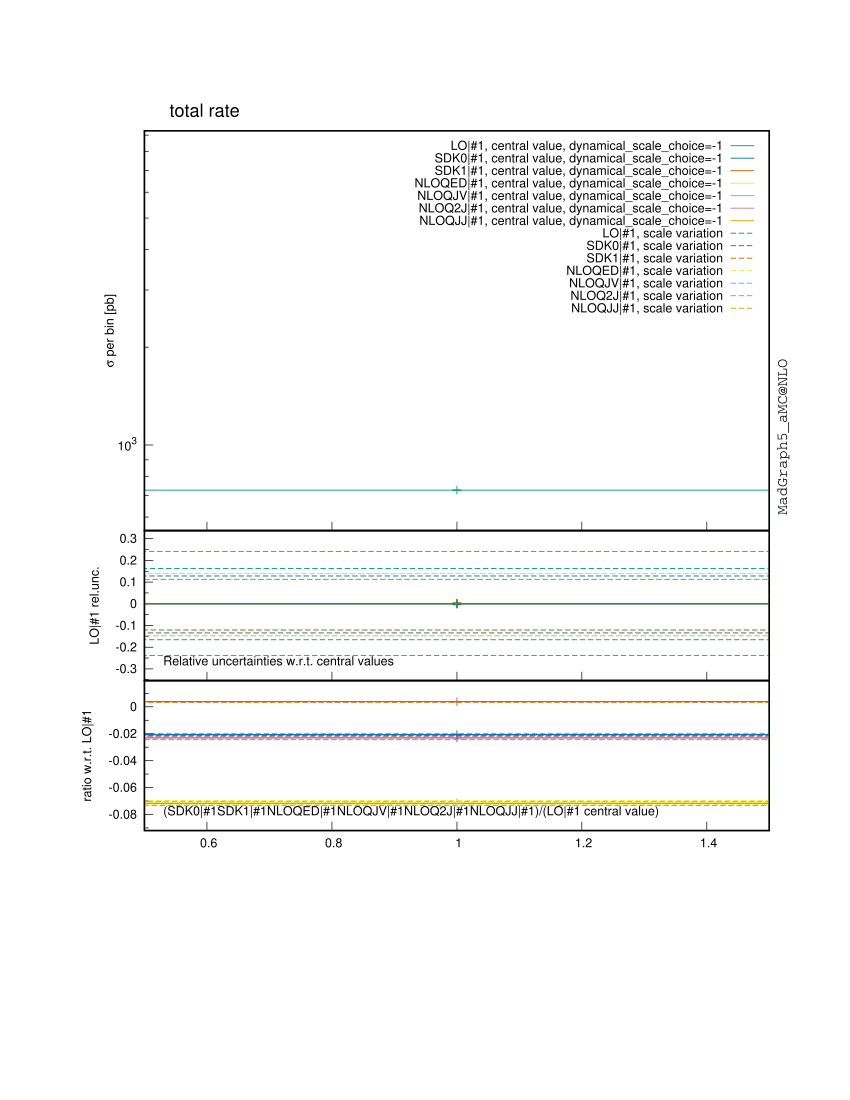

This figure's gnuplot source:

################################################################################
#
# This gnuplot file was generated by MadGraph5_aMC@NLO project, a program which 
# automatically generates Feynman diagrams and matrix elements for arbitrary
# high-energy processes in the Standard Model and beyond. It also perform the
# integration and/or generate events for these processes, at LO and NLO accuracy.
#
# For more information, visit madgraph.phys.ucl.ac.be and amcatnlo.web.cern.ch
#
################################################################################
# /home/marcozaro/MadGraph/3.0.4-sudakov/pp_ww_qedsdk/bin/internal/histograms.py /home/marcozaro/MadGraph/3.0.4-sudakov/pp_ww_qedsdk/SubProcesses/P0_uxu_wpwm/all_G1_135/MADatNLO.HwU /home/marcozaro/MadGraph/3.0.4-sudakov/pp_ww_qedsdk/SubProcesses/P0_uux_wpwm/all_G1_77/MADatNLO.HwU /home/marcozaro/MadGraph/3.0.4-sudakov/pp_ww_qedsdk/SubProcesses/P0_uux_wpwm/all_G1_86/MADatNLO.HwU /home/marcozaro/MadGraph/3.0.4-sudakov/pp_ww_qedsdk/SubProcesses/P0_dxd_wpwm/all_G1_250/MADatNLO.HwU /home/marcozaro/MadGraph/3.0.4-sudakov/pp_ww_qedsdk/SubProcesses/P0_uux_wpwm/all_G1_154/MADatNLO.HwU /home/marcozaro/MadGraph/3.0.4-sudakov/pp_ww_qedsdk/SubProcesses/P0_uxu_wpwm/all_G1_71/MADatNLO.HwU /home/marcozaro/MadGraph/3.0.4-sudakov/pp_ww_qedsdk/SubProcesses/P0_ddx_wpwm/all_G1_86/MADatNLO.HwU /home/marcozaro/MadGraph/3.0.4-sudakov/pp_ww_qedsdk/SubProcesses/P0_ddx_wpwm/all_G1_16/MADatNLO.HwU /home/marcozaro/MadGraph/3.0.4-sudakov/pp_ww_qedsdk/SubProcesses/P0_ddx_wpwm/all_G1_49/MADatNLO.HwU /home/marcozaro/MadGraph/3.0.4-sudakov/pp_ww_qedsdk/SubProcesses/P0_uux_wpwm/all_G1_128/MADatNLO.HwU /home/marcozaro/MadGraph/3.0.4-sudakov/pp_ww_qedsdk/SubProcesses/P0_ddx_wpwm/all_G1_34/MADatNLO.HwU /home/marcozaro/MadGraph/3.0.4-sudakov/pp_ww_qedsdk/SubProcesses/P0_uxu_wpwm/all_G1_115/MADatNLO.HwU /home/marcozaro/MadGraph/3.0.4-sudakov/pp_ww_qedsdk/SubProcesses/P0_uxu_wpwm/all_G1_1/MADatNLO.HwU /home/marcozaro/MadGraph/3.0.4-sudakov/pp_ww_qedsdk/SubProcesses/P0_uxu_wpwm/all_G1_81/MADatNLO.HwU /home/marcozaro/MadGraph/3.0.4-sudakov/pp_ww_qedsdk/SubProcesses/P0_uxu_wpwm/all_G1_148/MADatNLO.HwU /home/marcozaro/MadGraph/3.0.4-sudakov/pp_ww_qedsdk/SubProcesses/P0_uxu_wpwm/all_G1_60/MADatNLO.HwU /home/marcozaro/MadGraph/3.0.4-sudakov/pp_ww_qedsdk/SubProcesses/P0_uxu_wpwm/all_G1_82/MADatNLO.HwU /home/marcozaro/MadGraph/3.0.4-sudakov/pp_ww_qedsdk/SubProcesses/P0_ddx_wpwm/all_G1_123/MADatNLO.HwU /home/marcozaro/MadGraph/3.0.4-sudakov/pp_ww_qedsdk/SubProcesses/P0_uux_wpwm/all_G1_39/MADatNLO.HwU /home/marcozaro/MadGraph/3.0.4-sudakov/pp_ww_qedsdk/SubProcesses/P0_ddx_wpwm/all_G1_52/MADatNLO.HwU /home/marcozaro/MadGraph/3.0.4-sudakov/pp_ww_qedsdk/SubProcesses/P0_uxu_wpwm/all_G1_93/MADatNLO.HwU /home/marcozaro/MadGraph/3.0.4-sudakov/pp_ww_qedsdk/SubProcesses/P0_uxu_wpwm/all_G1_154/MADatNLO.HwU /home/marcozaro/MadGraph/3.0.4-sudakov/pp_ww_qedsdk/SubProcesses/P0_ddx_wpwm/all_G1_85/MADatNLO.HwU /home/marcozaro/MadGraph/3.0.4-sudakov/pp_ww_qedsdk/SubProcesses/P0_ddx_wpwm/all_G1_93/MADatNLO.HwU /home/marcozaro/MadGraph/3.0.4-sudakov/pp_ww_qedsdk/SubProcesses/P0_ddx_wpwm/all_G1_63/MADatNLO.HwU /home/marcozaro/MadGraph/3.0.4-sudakov/pp_ww_qedsdk/SubProcesses/P0_ddx_wpwm/all_G1_88/MADatNLO.HwU /home/marcozaro/MadGraph/3.0.4-sudakov/pp_ww_qedsdk/SubProcesses/P0_uxu_wpwm/all_G1_86/MADatNLO.HwU /home/marcozaro/MadGraph/3.0.4-sudakov/pp_ww_qedsdk/SubProcesses/P0_ddx_wpwm/all_G1_31/MADatNLO.HwU /home/marcozaro/MadGraph/3.0.4-sudakov/pp_ww_qedsdk/SubProcesses/P0_ddx_wpwm/all_G1_116/MADatNLO.HwU /home/marcozaro/MadGraph/3.0.4-sudakov/pp_ww_qedsdk/SubProcesses/P0_ddx_wpwm/all_G1_67/MADatNLO.HwU /home/marcozaro/MadGraph/3.0.4-sudakov/pp_ww_qedsdk/SubProcesses/P0_ddx_wpwm/all_G1_103/MADatNLO.HwU /home/marcozaro/MadGraph/3.0.4-sudakov/pp_ww_qedsdk/SubProcesses/P0_ddx_wpwm/all_G1_114/MADatNLO.HwU /home/marcozaro/MadGraph/3.0.4-sudakov/pp_ww_qedsdk/SubProcesses/P0_uxu_wpwm/all_G1_87/MADatNLO.HwU /home/marcozaro/MadGraph/3.0.4-sudakov/pp_ww_qedsdk/SubProcesses/P0_ddx_wpwm/all_G1_117/MADatNLO.HwU /home/marcozaro/MadGraph/3.0.4-sudakov/pp_ww_qedsdk/SubProcesses/P0_ddx_wpwm/all_G1_18/MADatNLO.HwU /home/marcozaro/MadGraph/3.0.4-sudakov/pp_ww_qedsdk/SubProcesses/P0_uux_wpwm/all_G1_118/MADatNLO.HwU /home/marcozaro/MadGraph/3.0.4-sudakov/pp_ww_qedsdk/SubProcesses/P0_ddx_wpwm/all_G1_110/MADatNLO.HwU /home/marcozaro/MadGraph/3.0.4-sudakov/pp_ww_qedsdk/SubProcesses/P0_ddx_wpwm/all_G1_82/MADatNLO.HwU /home/marcozaro/MadGraph/3.0.4-sudakov/pp_ww_qedsdk/SubProcesses/P0_uxu_wpwm/all_G1_89/MADatNLO.HwU /home/marcozaro/MadGraph/3.0.4-sudakov/pp_ww_qedsdk/SubProcesses/P0_ddx_wpwm/all_G1_132/MADatNLO.HwU /home/marcozaro/MadGraph/3.0.4-sudakov/pp_ww_qedsdk/SubProcesses/P0_ddx_wpwm/all_G1_87/MADatNLO.HwU /home/marcozaro/MadGraph/3.0.4-sudakov/pp_ww_qedsdk/SubProcesses/P0_ddx_wpwm/all_G1_126/MADatNLO.HwU /home/marcozaro/MadGraph/3.0.4-sudakov/pp_ww_qedsdk/SubProcesses/P0_ddx_wpwm/all_G1_106/MADatNLO.HwU /home/marcozaro/MadGraph/3.0.4-sudakov/pp_ww_qedsdk/SubProcesses/P0_ddx_wpwm/all_G1_68/MADatNLO.HwU /home/marcozaro/MadGraph/3.0.4-sudakov/pp_ww_qedsdk/SubProcesses/P0_ddx_wpwm/all_G1_72/MADatNLO.HwU /home/marcozaro/MadGraph/3.0.4-sudakov/pp_ww_qedsdk/SubProcesses/P0_uxu_wpwm/all_G1_133/MADatNLO.HwU /home/marcozaro/MadGraph/3.0.4-sudakov/pp_ww_qedsdk/SubProcesses/P0_uxu_wpwm/all_G1_18/MADatNLO.HwU /home/marcozaro/MadGraph/3.0.4-sudakov/pp_ww_qedsdk/SubProcesses/P0_ddx_wpwm/all_G1_100/MADatNLO.HwU /home/marcozaro/MadGraph/3.0.4-sudakov/pp_ww_qedsdk/SubProcesses/P0_ddx_wpwm/all_G1_22/MADatNLO.HwU /home/marcozaro/MadGraph/3.0.4-sudakov/pp_ww_qedsdk/SubProcesses/P0_uux_wpwm/all_G1_114/MADatNLO.HwU /home/marcozaro/MadGraph/3.0.4-sudakov/pp_ww_qedsdk/SubProcesses/P0_ddx_wpwm/all_G1_42/MADatNLO.HwU /home/marcozaro/MadGraph/3.0.4-sudakov/pp_ww_qedsdk/SubProcesses/P0_uxu_wpwm/all_G1_128/MADatNLO.HwU /home/marcozaro/MadGraph/3.0.4-sudakov/pp_ww_qedsdk/SubProcesses/P0_ddx_wpwm/all_G1_25/MADatNLO.HwU /home/marcozaro/MadGraph/3.0.4-sudakov/pp_ww_qedsdk/SubProcesses/P0_ddx_wpwm/all_G1_75/MADatNLO.HwU /home/marcozaro/MadGraph/3.0.4-sudakov/pp_ww_qedsdk/SubProcesses/P0_ddx_wpwm/all_G1_71/MADatNLO.HwU /home/marcozaro/MadGraph/3.0.4-sudakov/pp_ww_qedsdk/SubProcesses/P0_ddx_wpwm/all_G1_60/MADatNLO.HwU /home/marcozaro/MadGraph/3.0.4-sudakov/pp_ww_qedsdk/SubProcesses/P0_uxu_wpwm/all_G1_97/MADatNLO.HwU /home/marcozaro/MadGraph/3.0.4-sudakov/pp_ww_qedsdk/SubProcesses/P0_uux_wpwm/all_G1_125/MADatNLO.HwU /home/marcozaro/MadGraph/3.0.4-sudakov/pp_ww_qedsdk/SubProcesses/P0_ddx_wpwm/all_G1_59/MADatNLO.HwU /home/marcozaro/MadGraph/3.0.4-sudakov/pp_ww_qedsdk/SubProcesses/P0_uxu_wpwm/all_G1_46/MADatNLO.HwU /home/marcozaro/MadGraph/3.0.4-sudakov/pp_ww_qedsdk/SubProcesses/P0_ddx_wpwm/all_G1_62/MADatNLO.HwU /home/marcozaro/MadGraph/3.0.4-sudakov/pp_ww_qedsdk/SubProcesses/P0_ddx_wpwm/all_G1_19/MADatNLO.HwU /home/marcozaro/MadGraph/3.0.4-sudakov/pp_ww_qedsdk/SubProcesses/P0_ddx_wpwm/all_G1_46/MADatNLO.HwU /home/marcozaro/MadGraph/3.0.4-sudakov/pp_ww_qedsdk/SubProcesses/P0_ddx_wpwm/all_G1_89/MADatNLO.HwU /home/marcozaro/MadGraph/3.0.4-sudakov/pp_ww_qedsdk/SubProcesses/P0_uux_wpwm/all_G1_32/MADatNLO.HwU /home/marcozaro/MadGraph/3.0.4-sudakov/pp_ww_qedsdk/SubProcesses/P0_ddx_wpwm/all_G1_3/MADatNLO.HwU /home/marcozaro/MadGraph/3.0.4-sudakov/pp_ww_qedsdk/SubProcesses/P0_uxu_wpwm/all_G1_122/MADatNLO.HwU /home/marcozaro/MadGraph/3.0.4-sudakov/pp_ww_qedsdk/SubProcesses/P0_ddx_wpwm/all_G1_48/MADatNLO.HwU /home/marcozaro/MadGraph/3.0.4-sudakov/pp_ww_qedsdk/SubProcesses/P0_uxu_wpwm/all_G1_147/MADatNLO.HwU /home/marcozaro/MadGraph/3.0.4-sudakov/pp_ww_qedsdk/SubProcesses/P0_uxu_wpwm/all_G1_118/MADatNLO.HwU /home/marcozaro/MadGraph/3.0.4-sudakov/pp_ww_qedsdk/SubProcesses/P0_ddx_wpwm/all_G1_36/MADatNLO.HwU /home/marcozaro/MadGraph/3.0.4-sudakov/pp_ww_qedsdk/SubProcesses/P0_ddx_wpwm/all_G1_47/MADatNLO.HwU /home/marcozaro/MadGraph/3.0.4-sudakov/pp_ww_qedsdk/SubProcesses/P0_ddx_wpwm/all_G1_23/MADatNLO.HwU /home/marcozaro/MadGraph/3.0.4-sudakov/pp_ww_qedsdk/SubProcesses/P0_ddx_wpwm/all_G1_7/MADatNLO.HwU /home/marcozaro/MadGraph/3.0.4-sudakov/pp_ww_qedsdk/SubProcesses/P0_uux_wpwm/all_G1_129/MADatNLO.HwU /home/marcozaro/MadGraph/3.0.4-sudakov/pp_ww_qedsdk/SubProcesses/P0_ddx_wpwm/all_G1_109/MADatNLO.HwU /home/marcozaro/MadGraph/3.0.4-sudakov/pp_ww_qedsdk/SubProcesses/P0_ddx_wpwm/all_G1_32/MADatNLO.HwU /home/marcozaro/MadGraph/3.0.4-sudakov/pp_ww_qedsdk/SubProcesses/P0_ddx_wpwm/all_G1_76/MADatNLO.HwU /home/marcozaro/MadGraph/3.0.4-sudakov/pp_ww_qedsdk/SubProcesses/P0_ddx_wpwm/all_G1_135/MADatNLO.HwU /home/marcozaro/MadGraph/3.0.4-sudakov/pp_ww_qedsdk/SubProcesses/P0_ddx_wpwm/all_G1_98/MADatNLO.HwU /home/marcozaro/MadGraph/3.0.4-sudakov/pp_ww_qedsdk/SubProcesses/P0_ddx_wpwm/all_G1_83/MADatNLO.HwU /home/marcozaro/MadGraph/3.0.4-sudakov/pp_ww_qedsdk/SubProcesses/P0_ddx_wpwm/all_G1_99/MADatNLO.HwU /home/marcozaro/MadGraph/3.0.4-sudakov/pp_ww_qedsdk/SubProcesses/P0_uux_wpwm/all_G1_28/MADatNLO.HwU /home/marcozaro/MadGraph/3.0.4-sudakov/pp_ww_qedsdk/SubProcesses/P0_ddx_wpwm/all_G1_118/MADatNLO.HwU /home/marcozaro/MadGraph/3.0.4-sudakov/pp_ww_qedsdk/SubProcesses/P0_uux_wpwm/all_G1_117/MADatNLO.HwU /home/marcozaro/MadGraph/3.0.4-sudakov/pp_ww_qedsdk/SubProcesses/P0_ddx_wpwm/all_G1_12/MADatNLO.HwU /home/marcozaro/MadGraph/3.0.4-sudakov/pp_ww_qedsdk/SubProcesses/P0_uxu_wpwm/all_G1_125/MADatNLO.HwU /home/marcozaro/MadGraph/3.0.4-sudakov/pp_ww_qedsdk/SubProcesses/P0_ddx_wpwm/all_G1_21/MADatNLO.HwU /home/marcozaro/MadGraph/3.0.4-sudakov/pp_ww_qedsdk/SubProcesses/P0_uux_wpwm/all_G1_13/MADatNLO.HwU /home/marcozaro/MadGraph/3.0.4-sudakov/pp_ww_qedsdk/SubProcesses/P0_ddx_wpwm/all_G1_43/MADatNLO.HwU /home/marcozaro/MadGraph/3.0.4-sudakov/pp_ww_qedsdk/SubProcesses/P0_uxu_wpwm/all_G1_92/MADatNLO.HwU /home/marcozaro/MadGraph/3.0.4-sudakov/pp_ww_qedsdk/SubProcesses/P0_uux_wpwm/all_G1_70/MADatNLO.HwU /home/marcozaro/MadGraph/3.0.4-sudakov/pp_ww_qedsdk/SubProcesses/P0_ddx_wpwm/all_G1_13/MADatNLO.HwU /home/marcozaro/MadGraph/3.0.4-sudakov/pp_ww_qedsdk/SubProcesses/P0_ddx_wpwm/all_G1_131/MADatNLO.HwU /home/marcozaro/MadGraph/3.0.4-sudakov/pp_ww_qedsdk/SubProcesses/P0_uxu_wpwm/all_G1_88/MADatNLO.HwU /home/marcozaro/MadGraph/3.0.4-sudakov/pp_ww_qedsdk/SubProcesses/P0_uux_wpwm/all_G1_92/MADatNLO.HwU /home/marcozaro/MadGraph/3.0.4-sudakov/pp_ww_qedsdk/SubProcesses/P0_uux_wpwm/all_G1_148/MADatNLO.HwU /home/marcozaro/MadGraph/3.0.4-sudakov/pp_ww_qedsdk/SubProcesses/P0_ddx_wpwm/all_G1_54/MADatNLO.HwU /home/marcozaro/MadGraph/3.0.4-sudakov/pp_ww_qedsdk/SubProcesses/P0_ddx_wpwm/all_G1_5/MADatNLO.HwU /home/marcozaro/MadGraph/3.0.4-sudakov/pp_ww_qedsdk/SubProcesses/P0_ddx_wpwm/all_G1_51/MADatNLO.HwU /home/marcozaro/MadGraph/3.0.4-sudakov/pp_ww_qedsdk/SubProcesses/P0_uux_wpwm/all_G1_137/MADatNLO.HwU /home/marcozaro/MadGraph/3.0.4-sudakov/pp_ww_qedsdk/SubProcesses/P0_ddx_wpwm/all_G1_81/MADatNLO.HwU /home/marcozaro/MadGraph/3.0.4-sudakov/pp_ww_qedsdk/SubProcesses/P0_ddx_wpwm/all_G1_80/MADatNLO.HwU /home/marcozaro/MadGraph/3.0.4-sudakov/pp_ww_qedsdk/SubProcesses/P0_ddx_wpwm/all_G1_55/MADatNLO.HwU /home/marcozaro/MadGraph/3.0.4-sudakov/pp_ww_qedsdk/SubProcesses/P0_ddx_wpwm/all_G1_77/MADatNLO.HwU /home/marcozaro/MadGraph/3.0.4-sudakov/pp_ww_qedsdk/SubProcesses/P0_uux_wpwm/all_G1_151/MADatNLO.HwU /home/marcozaro/MadGraph/3.0.4-sudakov/pp_ww_qedsdk/SubProcesses/P0_uux_wpwm/all_G1_68/MADatNLO.HwU /home/marcozaro/MadGraph/3.0.4-sudakov/pp_ww_qedsdk/SubProcesses/P0_ddx_wpwm/all_G1_92/MADatNLO.HwU /home/marcozaro/MadGraph/3.0.4-sudakov/pp_ww_qedsdk/SubProcesses/P0_ddx_wpwm/all_G1_9/MADatNLO.HwU /home/marcozaro/MadGraph/3.0.4-sudakov/pp_ww_qedsdk/SubProcesses/P0_ddx_wpwm/all_G1_84/MADatNLO.HwU /home/marcozaro/MadGraph/3.0.4-sudakov/pp_ww_qedsdk/SubProcesses/P0_ddx_wpwm/all_G1_24/MADatNLO.HwU /home/marcozaro/MadGraph/3.0.4-sudakov/pp_ww_qedsdk/SubProcesses/P0_ddx_wpwm/all_G1_133/MADatNLO.HwU /home/marcozaro/MadGraph/3.0.4-sudakov/pp_ww_qedsdk/SubProcesses/P0_uxu_wpwm/all_G1_94/MADatNLO.HwU /home/marcozaro/MadGraph/3.0.4-sudakov/pp_ww_qedsdk/SubProcesses/P0_ddx_wpwm/all_G1_4/MADatNLO.HwU /home/marcozaro/MadGraph/3.0.4-sudakov/pp_ww_qedsdk/SubProcesses/P0_ddx_wpwm/all_G1_27/MADatNLO.HwU /home/marcozaro/MadGraph/3.0.4-sudakov/pp_ww_qedsdk/SubProcesses/P0_ddx_wpwm/all_G1_78/MADatNLO.HwU /home/marcozaro/MadGraph/3.0.4-sudakov/pp_ww_qedsdk/SubProcesses/P0_ddx_wpwm/all_G1_74/MADatNLO.HwU /home/marcozaro/MadGraph/3.0.4-sudakov/pp_ww_qedsdk/SubProcesses/P0_uux_wpwm/all_G1_141/MADatNLO.HwU /home/marcozaro/MadGraph/3.0.4-sudakov/pp_ww_qedsdk/SubProcesses/P0_uxu_wpwm/all_G1_10/MADatNLO.HwU /home/marcozaro/MadGraph/3.0.4-sudakov/pp_ww_qedsdk/SubProcesses/P0_ddx_wpwm/all_G1_58/MADatNLO.HwU /home/marcozaro/MadGraph/3.0.4-sudakov/pp_ww_qedsdk/SubProcesses/P0_ddx_wpwm/all_G1_45/MADatNLO.HwU /home/marcozaro/MadGraph/3.0.4-sudakov/pp_ww_qedsdk/SubProcesses/P0_ddx_wpwm/all_G1_17/MADatNLO.HwU /home/marcozaro/MadGraph/3.0.4-sudakov/pp_ww_qedsdk/SubProcesses/P0_uxu_wpwm/all_G1_143/MADatNLO.HwU /home/marcozaro/MadGraph/3.0.4-sudakov/pp_ww_qedsdk/SubProcesses/P0_ddx_wpwm/all_G1_113/MADatNLO.HwU /home/marcozaro/MadGraph/3.0.4-sudakov/pp_ww_qedsdk/SubProcesses/P0_ddx_wpwm/all_G1_94/MADatNLO.HwU /home/marcozaro/MadGraph/3.0.4-sudakov/pp_ww_qedsdk/SubProcesses/P0_ddx_wpwm/all_G1_70/MADatNLO.HwU /home/marcozaro/MadGraph/3.0.4-sudakov/pp_ww_qedsdk/SubProcesses/P0_ddx_wpwm/all_G1_134/MADatNLO.HwU /home/marcozaro/MadGraph/3.0.4-sudakov/pp_ww_qedsdk/SubProcesses/P0_uxu_wpwm/all_G1_109/MADatNLO.HwU /home/marcozaro/MadGraph/3.0.4-sudakov/pp_ww_qedsdk/SubProcesses/P0_uxu_wpwm/all_G1_21/MADatNLO.HwU /home/marcozaro/MadGraph/3.0.4-sudakov/pp_ww_qedsdk/SubProcesses/P0_uxu_wpwm/all_G1_23/MADatNLO.HwU /home/marcozaro/MadGraph/3.0.4-sudakov/pp_ww_qedsdk/SubProcesses/P0_uxu_wpwm/all_G1_150/MADatNLO.HwU /home/marcozaro/MadGraph/3.0.4-sudakov/pp_ww_qedsdk/SubProcesses/P0_ddx_wpwm/all_G1_38/MADatNLO.HwU /home/marcozaro/MadGraph/3.0.4-sudakov/pp_ww_qedsdk/SubProcesses/P0_uxu_wpwm/all_G1_14/MADatNLO.HwU /home/marcozaro/MadGraph/3.0.4-sudakov/pp_ww_qedsdk/SubProcesses/P0_ddx_wpwm/all_G1_26/MADatNLO.HwU /home/marcozaro/MadGraph/3.0.4-sudakov/pp_ww_qedsdk/SubProcesses/P0_uxu_wpwm/all_G1_25/MADatNLO.HwU /home/marcozaro/MadGraph/3.0.4-sudakov/pp_ww_qedsdk/SubProcesses/P0_ddx_wpwm/all_G1_73/MADatNLO.HwU /home/marcozaro/MadGraph/3.0.4-sudakov/pp_ww_qedsdk/SubProcesses/P0_ddx_wpwm/all_G1_90/MADatNLO.HwU /home/marcozaro/MadGraph/3.0.4-sudakov/pp_ww_qedsdk/SubProcesses/P0_ddx_wpwm/all_G1_124/MADatNLO.HwU /home/marcozaro/MadGraph/3.0.4-sudakov/pp_ww_qedsdk/SubProcesses/P0_uux_wpwm/all_G1_51/MADatNLO.HwU /home/marcozaro/MadGraph/3.0.4-sudakov/pp_ww_qedsdk/SubProcesses/P0_uxu_wpwm/all_G1_29/MADatNLO.HwU /home/marcozaro/MadGraph/3.0.4-sudakov/pp_ww_qedsdk/SubProcesses/P0_ddx_wpwm/all_G1_69/MADatNLO.HwU /home/marcozaro/MadGraph/3.0.4-sudakov/pp_ww_qedsdk/SubProcesses/P0_ddx_wpwm/all_G1_11/MADatNLO.HwU /home/marcozaro/MadGraph/3.0.4-sudakov/pp_ww_qedsdk/SubProcesses/P0_ddx_wpwm/all_G1_127/MADatNLO.HwU /home/marcozaro/MadGraph/3.0.4-sudakov/pp_ww_qedsdk/SubProcesses/P0_ddx_wpwm/all_G1_112/MADatNLO.HwU /home/marcozaro/MadGraph/3.0.4-sudakov/pp_ww_qedsdk/SubProcesses/P0_ddx_wpwm/all_G1_20/MADatNLO.HwU /home/marcozaro/MadGraph/3.0.4-sudakov/pp_ww_qedsdk/SubProcesses/P0_uux_wpwm/all_G1_165/MADatNLO.HwU /home/marcozaro/MadGraph/3.0.4-sudakov/pp_ww_qedsdk/SubProcesses/P0_ddx_wpwm/all_G1_136/MADatNLO.HwU /home/marcozaro/MadGraph/3.0.4-sudakov/pp_ww_qedsdk/SubProcesses/P0_ddx_wpwm/all_G1_101/MADatNLO.HwU /home/marcozaro/MadGraph/3.0.4-sudakov/pp_ww_qedsdk/SubProcesses/P0_uxu_wpwm/all_G1_110/MADatNLO.HwU /home/marcozaro/MadGraph/3.0.4-sudakov/pp_ww_qedsdk/SubProcesses/P0_ddx_wpwm/all_G1_130/MADatNLO.HwU /home/marcozaro/MadGraph/3.0.4-sudakov/pp_ww_qedsdk/SubProcesses/P0_uxu_wpwm/all_G1_90/MADatNLO.HwU /home/marcozaro/MadGraph/3.0.4-sudakov/pp_ww_qedsdk/SubProcesses/P0_uxu_wpwm/all_G1_126/MADatNLO.HwU /home/marcozaro/MadGraph/3.0.4-sudakov/pp_ww_qedsdk/SubProcesses/P0_uxu_wpwm/all_G1_34/MADatNLO.HwU /home/marcozaro/MadGraph/3.0.4-sudakov/pp_ww_qedsdk/SubProcesses/P0_uxu_wpwm/all_G1_70/MADatNLO.HwU /home/marcozaro/MadGraph/3.0.4-sudakov/pp_ww_qedsdk/SubProcesses/P0_ddx_wpwm/all_G1_104/MADatNLO.HwU /home/marcozaro/MadGraph/3.0.4-sudakov/pp_ww_qedsdk/SubProcesses/P0_uux_wpwm/all_G1_124/MADatNLO.HwU /home/marcozaro/MadGraph/3.0.4-sudakov/pp_ww_qedsdk/SubProcesses/P0_uux_wpwm/all_G1_18/MADatNLO.HwU /home/marcozaro/MadGraph/3.0.4-sudakov/pp_ww_qedsdk/SubProcesses/P0_uxu_wpwm/all_G1_41/MADatNLO.HwU /home/marcozaro/MadGraph/3.0.4-sudakov/pp_ww_qedsdk/SubProcesses/P0_ddx_wpwm/all_G1_33/MADatNLO.HwU /home/marcozaro/MadGraph/3.0.4-sudakov/pp_ww_qedsdk/SubProcesses/P0_uxu_wpwm/all_G1_57/MADatNLO.HwU /home/marcozaro/MadGraph/3.0.4-sudakov/pp_ww_qedsdk/SubProcesses/P0_ddx_wpwm/all_G1_108/MADatNLO.HwU /home/marcozaro/MadGraph/3.0.4-sudakov/pp_ww_qedsdk/SubProcesses/P0_ddx_wpwm/all_G1_1/MADatNLO.HwU /home/marcozaro/MadGraph/3.0.4-sudakov/pp_ww_qedsdk/SubProcesses/P0_ddx_wpwm/all_G1_91/MADatNLO.HwU /home/marcozaro/MadGraph/3.0.4-sudakov/pp_ww_qedsdk/SubProcesses/P0_ddx_wpwm/all_G1_96/MADatNLO.HwU /home/marcozaro/MadGraph/3.0.4-sudakov/pp_ww_qedsdk/SubProcesses/P0_uux_wpwm/all_G1_88/MADatNLO.HwU /home/marcozaro/MadGraph/3.0.4-sudakov/pp_ww_qedsdk/SubProcesses/P0_ddx_wpwm/all_G1_129/MADatNLO.HwU /home/marcozaro/MadGraph/3.0.4-sudakov/pp_ww_qedsdk/SubProcesses/P0_uxu_wpwm/all_G1_80/MADatNLO.HwU /home/marcozaro/MadGraph/3.0.4-sudakov/pp_ww_qedsdk/SubProcesses/P0_uxu_wpwm/all_G1_127/MADatNLO.HwU /home/marcozaro/MadGraph/3.0.4-sudakov/pp_ww_qedsdk/SubProcesses/P0_ddx_wpwm/all_G1_120/MADatNLO.HwU /home/marcozaro/MadGraph/3.0.4-sudakov/pp_ww_qedsdk/SubProcesses/P0_uux_wpwm/all_G1_8/MADatNLO.HwU /home/marcozaro/MadGraph/3.0.4-sudakov/pp_ww_qedsdk/SubProcesses/P0_uxu_wpwm/all_G1_112/MADatNLO.HwU /home/marcozaro/MadGraph/3.0.4-sudakov/pp_ww_qedsdk/SubProcesses/P0_ddx_wpwm/all_G1_115/MADatNLO.HwU /home/marcozaro/MadGraph/3.0.4-sudakov/pp_ww_qedsdk/SubProcesses/P0_uxu_wpwm/all_G1_95/MADatNLO.HwU /home/marcozaro/MadGraph/3.0.4-sudakov/pp_ww_qedsdk/SubProcesses/P0_uxu_wpwm/all_G1_131/MADatNLO.HwU /home/marcozaro/MadGraph/3.0.4-sudakov/pp_ww_qedsdk/SubProcesses/P0_uxu_wpwm/all_G1_137/MADatNLO.HwU /home/marcozaro/MadGraph/3.0.4-sudakov/pp_ww_qedsdk/SubProcesses/P0_ddx_wpwm/all_G1_6/MADatNLO.HwU /home/marcozaro/MadGraph/3.0.4-sudakov/pp_ww_qedsdk/SubProcesses/P0_ddx_wpwm/all_G1_8/MADatNLO.HwU /home/marcozaro/MadGraph/3.0.4-sudakov/pp_ww_qedsdk/SubProcesses/P0_ddx_wpwm/all_G1_64/MADatNLO.HwU /home/marcozaro/MadGraph/3.0.4-sudakov/pp_ww_qedsdk/SubProcesses/P0_uux_wpwm/all_G1_163/MADatNLO.HwU /home/marcozaro/MadGraph/3.0.4-sudakov/pp_ww_qedsdk/SubProcesses/P0_ddx_wpwm/all_G1_29/MADatNLO.HwU /home/marcozaro/MadGraph/3.0.4-sudakov/pp_ww_qedsdk/SubProcesses/P0_ddx_wpwm/all_G1_111/MADatNLO.HwU /home/marcozaro/MadGraph/3.0.4-sudakov/pp_ww_qedsdk/SubProcesses/P0_uxu_wpwm/all_G1_9/MADatNLO.HwU /home/marcozaro/MadGraph/3.0.4-sudakov/pp_ww_qedsdk/SubProcesses/P0_ddx_wpwm/all_G1_95/MADatNLO.HwU /home/marcozaro/MadGraph/3.0.4-sudakov/pp_ww_qedsdk/SubProcesses/P0_ddx_wpwm/all_G1_105/MADatNLO.HwU /home/marcozaro/MadGraph/3.0.4-sudakov/pp_ww_qedsdk/SubProcesses/P0_uux_wpwm/all_G1_61/MADatNLO.HwU /home/marcozaro/MadGraph/3.0.4-sudakov/pp_ww_qedsdk/SubProcesses/P0_uxu_wpwm/all_G1_8/MADatNLO.HwU /home/marcozaro/MadGraph/3.0.4-sudakov/pp_ww_qedsdk/SubProcesses/P0_uxu_wpwm/all_G1_139/MADatNLO.HwU /home/marcozaro/MadGraph/3.0.4-sudakov/pp_ww_qedsdk/SubProcesses/P0_uxu_wpwm/all_G1_134/MADatNLO.HwU /home/marcozaro/MadGraph/3.0.4-sudakov/pp_ww_qedsdk/SubProcesses/P0_uxu_wpwm/all_G1_77/MADatNLO.HwU /home/marcozaro/MadGraph/3.0.4-sudakov/pp_ww_qedsdk/SubProcesses/P0_uux_wpwm/all_G1_138/MADatNLO.HwU /home/marcozaro/MadGraph/3.0.4-sudakov/pp_ww_qedsdk/SubProcesses/P0_uux_wpwm/all_G1_142/MADatNLO.HwU /home/marcozaro/MadGraph/3.0.4-sudakov/pp_ww_qedsdk/SubProcesses/P0_uxu_wpwm/all_G1_91/MADatNLO.HwU /home/marcozaro/MadGraph/3.0.4-sudakov/pp_ww_qedsdk/SubProcesses/P0_uxu_wpwm/all_G1_55/MADatNLO.HwU /home/marcozaro/MadGraph/3.0.4-sudakov/pp_ww_qedsdk/SubProcesses/P0_uxu_wpwm/all_G1_56/MADatNLO.HwU /home/marcozaro/MadGraph/3.0.4-sudakov/pp_ww_qedsdk/SubProcesses/P0_ddx_wpwm/all_G1_35/MADatNLO.HwU /home/marcozaro/MadGraph/3.0.4-sudakov/pp_ww_qedsdk/SubProcesses/P0_uxu_wpwm/all_G1_51/MADatNLO.HwU /home/marcozaro/MadGraph/3.0.4-sudakov/pp_ww_qedsdk/SubProcesses/P0_uxu_wpwm/all_G1_45/MADatNLO.HwU /home/marcozaro/MadGraph/3.0.4-sudakov/pp_ww_qedsdk/SubProcesses/P0_uxu_wpwm/all_G1_146/MADatNLO.HwU /home/marcozaro/MadGraph/3.0.4-sudakov/pp_ww_qedsdk/SubProcesses/P0_uxu_wpwm/all_G1_83/MADatNLO.HwU /home/marcozaro/MadGraph/3.0.4-sudakov/pp_ww_qedsdk/SubProcesses/P0_uxu_wpwm/all_G1_151/MADatNLO.HwU /home/marcozaro/MadGraph/3.0.4-sudakov/pp_ww_qedsdk/SubProcesses/P0_ddx_wpwm/all_G1_65/MADatNLO.HwU /home/marcozaro/MadGraph/3.0.4-sudakov/pp_ww_qedsdk/SubProcesses/P0_uxu_wpwm/all_G1_79/MADatNLO.HwU /home/marcozaro/MadGraph/3.0.4-sudakov/pp_ww_qedsdk/SubProcesses/P0_ddx_wpwm/all_G1_121/MADatNLO.HwU /home/marcozaro/MadGraph/3.0.4-sudakov/pp_ww_qedsdk/SubProcesses/P0_ddx_wpwm/all_G1_122/MADatNLO.HwU /home/marcozaro/MadGraph/3.0.4-sudakov/pp_ww_qedsdk/SubProcesses/P0_ddx_wpwm/all_G1_97/MADatNLO.HwU /home/marcozaro/MadGraph/3.0.4-sudakov/pp_ww_qedsdk/SubProcesses/P0_uux_wpwm/all_G1_121/MADatNLO.HwU /home/marcozaro/MadGraph/3.0.4-sudakov/pp_ww_qedsdk/SubProcesses/P0_uxu_wpwm/all_G1_66/MADatNLO.HwU /home/marcozaro/MadGraph/3.0.4-sudakov/pp_ww_qedsdk/SubProcesses/P0_uxu_wpwm/all_G1_153/MADatNLO.HwU /home/marcozaro/MadGraph/3.0.4-sudakov/pp_ww_qedsdk/SubProcesses/P0_ddx_wpwm/all_G1_53/MADatNLO.HwU /home/marcozaro/MadGraph/3.0.4-sudakov/pp_ww_qedsdk/SubProcesses/P0_uxu_wpwm/all_G1_64/MADatNLO.HwU /home/marcozaro/MadGraph/3.0.4-sudakov/pp_ww_qedsdk/SubProcesses/P0_ddx_wpwm/all_G1_15/MADatNLO.HwU /home/marcozaro/MadGraph/3.0.4-sudakov/pp_ww_qedsdk/SubProcesses/P0_uux_wpwm/all_G1_26/MADatNLO.HwU /home/marcozaro/MadGraph/3.0.4-sudakov/pp_ww_qedsdk/SubProcesses/P0_uux_wpwm/all_G1_140/MADatNLO.HwU /home/marcozaro/MadGraph/3.0.4-sudakov/pp_ww_qedsdk/SubProcesses/P0_uux_wpwm/all_G1_98/MADatNLO.HwU /home/marcozaro/MadGraph/3.0.4-sudakov/pp_ww_qedsdk/SubProcesses/P0_uux_wpwm/all_G1_130/MADatNLO.HwU /home/marcozaro/MadGraph/3.0.4-sudakov/pp_ww_qedsdk/SubProcesses/P0_ddx_wpwm/all_G1_50/MADatNLO.HwU /home/marcozaro/MadGraph/3.0.4-sudakov/pp_ww_qedsdk/SubProcesses/P0_ddx_wpwm/all_G1_79/MADatNLO.HwU /home/marcozaro/MadGraph/3.0.4-sudakov/pp_ww_qedsdk/SubProcesses/P0_uxu_wpwm/all_G1_142/MADatNLO.HwU /home/marcozaro/MadGraph/3.0.4-sudakov/pp_ww_qedsdk/SubProcesses/P0_uxu_wpwm/all_G1_152/MADatNLO.HwU /home/marcozaro/MadGraph/3.0.4-sudakov/pp_ww_qedsdk/SubProcesses/P0_uxu_wpwm/all_G1_78/MADatNLO.HwU /home/marcozaro/MadGraph/3.0.4-sudakov/pp_ww_qedsdk/SubProcesses/P0_ddx_wpwm/all_G1_39/MADatNLO.HwU /home/marcozaro/MadGraph/3.0.4-sudakov/pp_ww_qedsdk/SubProcesses/P0_uxu_wpwm/all_G1_140/MADatNLO.HwU /home/marcozaro/MadGraph/3.0.4-sudakov/pp_ww_qedsdk/SubProcesses/P0_uux_wpwm/all_G1_54/MADatNLO.HwU /home/marcozaro/MadGraph/3.0.4-sudakov/pp_ww_qedsdk/SubProcesses/P0_uxu_wpwm/all_G1_20/MADatNLO.HwU /home/marcozaro/MadGraph/3.0.4-sudakov/pp_ww_qedsdk/SubProcesses/P0_ddx_wpwm/all_G1_61/MADatNLO.HwU /home/marcozaro/MadGraph/3.0.4-sudakov/pp_ww_qedsdk/SubProcesses/P0_ddx_wpwm/all_G1_125/MADatNLO.HwU /home/marcozaro/MadGraph/3.0.4-sudakov/pp_ww_qedsdk/SubProcesses/P0_uxu_wpwm/all_G1_106/MADatNLO.HwU /home/marcozaro/MadGraph/3.0.4-sudakov/pp_ww_qedsdk/SubProcesses/P0_uux_wpwm/all_G1_150/MADatNLO.HwU /home/marcozaro/MadGraph/3.0.4-sudakov/pp_ww_qedsdk/SubProcesses/P0_uxu_wpwm/all_G1_96/MADatNLO.HwU /home/marcozaro/MadGraph/3.0.4-sudakov/pp_ww_qedsdk/SubProcesses/P0_uxu_wpwm/all_G1_37/MADatNLO.HwU /home/marcozaro/MadGraph/3.0.4-sudakov/pp_ww_qedsdk/SubProcesses/P0_ddx_wpwm/all_G1_30/MADatNLO.HwU /home/marcozaro/MadGraph/3.0.4-sudakov/pp_ww_qedsdk/SubProcesses/P0_uxu_wpwm/all_G1_39/MADatNLO.HwU /home/marcozaro/MadGraph/3.0.4-sudakov/pp_ww_qedsdk/SubProcesses/P0_ddx_wpwm/all_G1_2/MADatNLO.HwU /home/marcozaro/MadGraph/3.0.4-sudakov/pp_ww_qedsdk/SubProcesses/P0_uxu_wpwm/all_G1_84/MADatNLO.HwU /home/marcozaro/MadGraph/3.0.4-sudakov/pp_ww_qedsdk/SubProcesses/P0_uxu_wpwm/all_G1_68/MADatNLO.HwU /home/marcozaro/MadGraph/3.0.4-sudakov/pp_ww_qedsdk/SubProcesses/P0_uxu_wpwm/all_G1_145/MADatNLO.HwU /home/marcozaro/MadGraph/3.0.4-sudakov/pp_ww_qedsdk/SubProcesses/P0_uux_wpwm/all_G1_115/MADatNLO.HwU /home/marcozaro/MadGraph/3.0.4-sudakov/pp_ww_qedsdk/SubProcesses/P0_uxu_wpwm/all_G1_123/MADatNLO.HwU /home/marcozaro/MadGraph/3.0.4-sudakov/pp_ww_qedsdk/SubProcesses/P0_uxu_wpwm/all_G1_144/MADatNLO.HwU /home/marcozaro/MadGraph/3.0.4-sudakov/pp_ww_qedsdk/SubProcesses/P0_uxu_wpwm/all_G1_72/MADatNLO.HwU /home/marcozaro/MadGraph/3.0.4-sudakov/pp_ww_qedsdk/SubProcesses/P0_uux_wpwm/all_G1_17/MADatNLO.HwU /home/marcozaro/MadGraph/3.0.4-sudakov/pp_ww_qedsdk/SubProcesses/P0_ddx_wpwm/all_G1_37/MADatNLO.HwU /home/marcozaro/MadGraph/3.0.4-sudakov/pp_ww_qedsdk/SubProcesses/P0_ddx_wpwm/all_G1_28/MADatNLO.HwU /home/marcozaro/MadGraph/3.0.4-sudakov/pp_ww_qedsdk/SubProcesses/P0_ddx_wpwm/all_G1_10/MADatNLO.HwU /home/marcozaro/MadGraph/3.0.4-sudakov/pp_ww_qedsdk/SubProcesses/P0_uux_wpwm/all_G1_134/MADatNLO.HwU /home/marcozaro/MadGraph/3.0.4-sudakov/pp_ww_qedsdk/SubProcesses/P0_ddx_wpwm/all_G1_102/MADatNLO.HwU /home/marcozaro/MadGraph/3.0.4-sudakov/pp_ww_qedsdk/SubProcesses/P0_uux_wpwm/all_G1_35/MADatNLO.HwU /home/marcozaro/MadGraph/3.0.4-sudakov/pp_ww_qedsdk/SubProcesses/P0_uux_wpwm/all_G1_31/MADatNLO.HwU /home/marcozaro/MadGraph/3.0.4-sudakov/pp_ww_qedsdk/SubProcesses/P0_uux_wpwm/all_G1_62/MADatNLO.HwU /home/marcozaro/MadGraph/3.0.4-sudakov/pp_ww_qedsdk/SubProcesses/P0_uxu_wpwm/all_G1_7/MADatNLO.HwU /home/marcozaro/MadGraph/3.0.4-sudakov/pp_ww_qedsdk/SubProcesses/P0_uux_wpwm/all_G1_43/MADatNLO.HwU /home/marcozaro/MadGraph/3.0.4-sudakov/pp_ww_qedsdk/SubProcesses/P0_uxu_wpwm/all_G1_22/MADatNLO.HwU /home/marcozaro/MadGraph/3.0.4-sudakov/pp_ww_qedsdk/SubProcesses/P0_uux_wpwm/all_G1_60/MADatNLO.HwU /home/marcozaro/MadGraph/3.0.4-sudakov/pp_ww_qedsdk/SubProcesses/P0_ddx_wpwm/all_G1_57/MADatNLO.HwU /home/marcozaro/MadGraph/3.0.4-sudakov/pp_ww_qedsdk/SubProcesses/P0_uux_wpwm/all_G1_16/MADatNLO.HwU /home/marcozaro/MadGraph/3.0.4-sudakov/pp_ww_qedsdk/SubProcesses/P0_uux_wpwm/all_G1_136/MADatNLO.HwU /home/marcozaro/MadGraph/3.0.4-sudakov/pp_ww_qedsdk/SubProcesses/P0_uux_wpwm/all_G1_65/MADatNLO.HwU /home/marcozaro/MadGraph/3.0.4-sudakov/pp_ww_qedsdk/SubProcesses/P0_uxu_wpwm/all_G1_141/MADatNLO.HwU /home/marcozaro/MadGraph/3.0.4-sudakov/pp_ww_qedsdk/SubProcesses/P0_uxu_wpwm/all_G1_74/MADatNLO.HwU /home/marcozaro/MadGraph/3.0.4-sudakov/pp_ww_qedsdk/SubProcesses/P0_ddx_wpwm/all_G1_44/MADatNLO.HwU /home/marcozaro/MadGraph/3.0.4-sudakov/pp_ww_qedsdk/SubProcesses/P0_ddx_wpwm/all_G1_128/MADatNLO.HwU /home/marcozaro/MadGraph/3.0.4-sudakov/pp_ww_qedsdk/SubProcesses/P0_uux_wpwm/all_G1_101/MADatNLO.HwU /home/marcozaro/MadGraph/3.0.4-sudakov/pp_ww_qedsdk/SubProcesses/P0_uxu_wpwm/all_G1_73/MADatNLO.HwU /home/marcozaro/MadGraph/3.0.4-sudakov/pp_ww_qedsdk/SubProcesses/P0_ddx_wpwm/all_G1_41/MADatNLO.HwU /home/marcozaro/MadGraph/3.0.4-sudakov/pp_ww_qedsdk/SubProcesses/P0_uxu_wpwm/all_G1_69/MADatNLO.HwU /home/marcozaro/MadGraph/3.0.4-sudakov/pp_ww_qedsdk/SubProcesses/P0_uux_wpwm/all_G1_139/MADatNLO.HwU /home/marcozaro/MadGraph/3.0.4-sudakov/pp_ww_qedsdk/SubProcesses/P0_ddx_wpwm/all_G1_107/MADatNLO.HwU /home/marcozaro/MadGraph/3.0.4-sudakov/pp_ww_qedsdk/SubProcesses/P0_uxu_wpwm/all_G1_119/MADatNLO.HwU /home/marcozaro/MadGraph/3.0.4-sudakov/pp_ww_qedsdk/SubProcesses/P0_ddx_wpwm/all_G1_14/MADatNLO.HwU /home/marcozaro/MadGraph/3.0.4-sudakov/pp_ww_qedsdk/SubProcesses/P0_uxu_wpwm/all_G1_50/MADatNLO.HwU /home/marcozaro/MadGraph/3.0.4-sudakov/pp_ww_qedsdk/SubProcesses/P0_uxu_wpwm/all_G1_40/MADatNLO.HwU /home/marcozaro/MadGraph/3.0.4-sudakov/pp_ww_qedsdk/SubProcesses/P0_uxu_wpwm/all_G1_103/MADatNLO.HwU /home/marcozaro/MadGraph/3.0.4-sudakov/pp_ww_qedsdk/SubProcesses/P0_uux_wpwm/all_G1_84/MADatNLO.HwU /home/marcozaro/MadGraph/3.0.4-sudakov/pp_ww_qedsdk/SubProcesses/P0_uxu_wpwm/all_G1_12/MADatNLO.HwU /home/marcozaro/MadGraph/3.0.4-sudakov/pp_ww_qedsdk/SubProcesses/P0_uux_wpwm/all_G1_22/MADatNLO.HwU /home/marcozaro/MadGraph/3.0.4-sudakov/pp_ww_qedsdk/SubProcesses/P0_uux_wpwm/all_G1_161/MADatNLO.HwU /home/marcozaro/MadGraph/3.0.4-sudakov/pp_ww_qedsdk/SubProcesses/P0_uux_wpwm/all_G1_107/MADatNLO.HwU /home/marcozaro/MadGraph/3.0.4-sudakov/pp_ww_qedsdk/SubProcesses/P0_uux_wpwm/all_G1_109/MADatNLO.HwU /home/marcozaro/MadGraph/3.0.4-sudakov/pp_ww_qedsdk/SubProcesses/P0_uxu_wpwm/all_G1_116/MADatNLO.HwU /home/marcozaro/MadGraph/3.0.4-sudakov/pp_ww_qedsdk/SubProcesses/P0_ddx_wpwm/all_G1_66/MADatNLO.HwU /home/marcozaro/MadGraph/3.0.4-sudakov/pp_ww_qedsdk/SubProcesses/P0_uxu_wpwm/all_G1_48/MADatNLO.HwU /home/marcozaro/MadGraph/3.0.4-sudakov/pp_ww_qedsdk/SubProcesses/P0_uux_wpwm/all_G1_14/MADatNLO.HwU /home/marcozaro/MadGraph/3.0.4-sudakov/pp_ww_qedsdk/SubProcesses/P0_uux_wpwm/all_G1_132/MADatNLO.HwU /home/marcozaro/MadGraph/3.0.4-sudakov/pp_ww_qedsdk/SubProcesses/P0_ddx_wpwm/all_G1_40/MADatNLO.HwU /home/marcozaro/MadGraph/3.0.4-sudakov/pp_ww_qedsdk/SubProcesses/P0_uxu_wpwm/all_G1_30/MADatNLO.HwU /home/marcozaro/MadGraph/3.0.4-sudakov/pp_ww_qedsdk/SubProcesses/P0_uux_wpwm/all_G1_58/MADatNLO.HwU /home/marcozaro/MadGraph/3.0.4-sudakov/pp_ww_qedsdk/SubProcesses/P0_uux_wpwm/all_G1_93/MADatNLO.HwU /home/marcozaro/MadGraph/3.0.4-sudakov/pp_ww_qedsdk/SubProcesses/P0_uux_wpwm/all_G1_113/MADatNLO.HwU /home/marcozaro/MadGraph/3.0.4-sudakov/pp_ww_qedsdk/SubProcesses/P0_uux_wpwm/all_G1_72/MADatNLO.HwU /home/marcozaro/MadGraph/3.0.4-sudakov/pp_ww_qedsdk/SubProcesses/P0_uux_wpwm/all_G1_55/MADatNLO.HwU /home/marcozaro/MadGraph/3.0.4-sudakov/pp_ww_qedsdk/SubProcesses/P0_uxu_wpwm/all_G1_114/MADatNLO.HwU /home/marcozaro/MadGraph/3.0.4-sudakov/pp_ww_qedsdk/SubProcesses/P0_uxu_wpwm/all_G1_63/MADatNLO.HwU /home/marcozaro/MadGraph/3.0.4-sudakov/pp_ww_qedsdk/SubProcesses/P0_uxu_wpwm/all_G1_117/MADatNLO.HwU /home/marcozaro/MadGraph/3.0.4-sudakov/pp_ww_qedsdk/SubProcesses/P0_uxu_wpwm/all_G1_58/MADatNLO.HwU /home/marcozaro/MadGraph/3.0.4-sudakov/pp_ww_qedsdk/SubProcesses/P0_uux_wpwm/all_G1_15/MADatNLO.HwU /home/marcozaro/MadGraph/3.0.4-sudakov/pp_ww_qedsdk/SubProcesses/P0_uux_wpwm/all_G1_48/MADatNLO.HwU /home/marcozaro/MadGraph/3.0.4-sudakov/pp_ww_qedsdk/SubProcesses/P0_uux_wpwm/all_G1_37/MADatNLO.HwU /home/marcozaro/MadGraph/3.0.4-sudakov/pp_ww_qedsdk/SubProcesses/P0_uux_wpwm/all_G1_69/MADatNLO.HwU /home/marcozaro/MadGraph/3.0.4-sudakov/pp_ww_qedsdk/SubProcesses/P0_uux_wpwm/all_G1_24/MADatNLO.HwU /home/marcozaro/MadGraph/3.0.4-sudakov/pp_ww_qedsdk/SubProcesses/P0_uux_wpwm/all_G1_9/MADatNLO.HwU /home/marcozaro/MadGraph/3.0.4-sudakov/pp_ww_qedsdk/SubProcesses/P0_uux_wpwm/all_G1_127/MADatNLO.HwU /home/marcozaro/MadGraph/3.0.4-sudakov/pp_ww_qedsdk/SubProcesses/P0_uxu_wpwm/all_G1_130/MADatNLO.HwU /home/marcozaro/MadGraph/3.0.4-sudakov/pp_ww_qedsdk/SubProcesses/P0_uxu_wpwm/all_G1_124/MADatNLO.HwU /home/marcozaro/MadGraph/3.0.4-sudakov/pp_ww_qedsdk/SubProcesses/P0_uxu_wpwm/all_G1_53/MADatNLO.HwU /home/marcozaro/MadGraph/3.0.4-sudakov/pp_ww_qedsdk/SubProcesses/P0_uux_wpwm/all_G1_40/MADatNLO.HwU /home/marcozaro/MadGraph/3.0.4-sudakov/pp_ww_qedsdk/SubProcesses/P0_uxu_wpwm/all_G1_107/MADatNLO.HwU /home/marcozaro/MadGraph/3.0.4-sudakov/pp_ww_qedsdk/SubProcesses/P0_uxu_wpwm/all_G1_49/MADatNLO.HwU /home/marcozaro/MadGraph/3.0.4-sudakov/pp_ww_qedsdk/SubProcesses/P0_uux_wpwm/all_G1_64/MADatNLO.HwU /home/marcozaro/MadGraph/3.0.4-sudakov/pp_ww_qedsdk/SubProcesses/P0_uxu_wpwm/all_G1_104/MADatNLO.HwU /home/marcozaro/MadGraph/3.0.4-sudakov/pp_ww_qedsdk/SubProcesses/P0_uux_wpwm/all_G1_42/MADatNLO.HwU /home/marcozaro/MadGraph/3.0.4-sudakov/pp_ww_qedsdk/SubProcesses/P0_ddx_wpwm/all_G1_119/MADatNLO.HwU /home/marcozaro/MadGraph/3.0.4-sudakov/pp_ww_qedsdk/SubProcesses/P0_uux_wpwm/all_G1_149/MADatNLO.HwU /home/marcozaro/MadGraph/3.0.4-sudakov/pp_ww_qedsdk/SubProcesses/P0_uux_wpwm/all_G1_52/MADatNLO.HwU /home/marcozaro/MadGraph/3.0.4-sudakov/pp_ww_qedsdk/SubProcesses/P0_uxu_wpwm/all_G1_149/MADatNLO.HwU /home/marcozaro/MadGraph/3.0.4-sudakov/pp_ww_qedsdk/SubProcesses/P0_uxu_wpwm/all_G1_121/MADatNLO.HwU /home/marcozaro/MadGraph/3.0.4-sudakov/pp_ww_qedsdk/SubProcesses/P0_uux_wpwm/all_G1_120/MADatNLO.HwU /home/marcozaro/MadGraph/3.0.4-sudakov/pp_ww_qedsdk/SubProcesses/P0_uux_wpwm/all_G1_53/MADatNLO.HwU /home/marcozaro/MadGraph/3.0.4-sudakov/pp_ww_qedsdk/SubProcesses/P0_uux_wpwm/all_G1_45/MADatNLO.HwU /home/marcozaro/MadGraph/3.0.4-sudakov/pp_ww_qedsdk/SubProcesses/P0_uux_wpwm/all_G1_122/MADatNLO.HwU /home/marcozaro/MadGraph/3.0.4-sudakov/pp_ww_qedsdk/SubProcesses/P0_uxu_wpwm/all_G1_15/MADatNLO.HwU /home/marcozaro/MadGraph/3.0.4-sudakov/pp_ww_qedsdk/SubProcesses/P0_uxu_wpwm/all_G1_44/MADatNLO.HwU /home/marcozaro/MadGraph/3.0.4-sudakov/pp_ww_qedsdk/SubProcesses/P0_uxu_wpwm/all_G1_101/MADatNLO.HwU /home/marcozaro/MadGraph/3.0.4-sudakov/pp_ww_qedsdk/SubProcesses/P0_uux_wpwm/all_G1_41/MADatNLO.HwU /home/marcozaro/MadGraph/3.0.4-sudakov/pp_ww_qedsdk/SubProcesses/P0_uxu_wpwm/all_G1_52/MADatNLO.HwU /home/marcozaro/MadGraph/3.0.4-sudakov/pp_ww_qedsdk/SubProcesses/P0_uxu_wpwm/all_G1_120/MADatNLO.HwU /home/marcozaro/MadGraph/3.0.4-sudakov/pp_ww_qedsdk/SubProcesses/P0_uux_wpwm/all_G1_158/MADatNLO.HwU /home/marcozaro/MadGraph/3.0.4-sudakov/pp_ww_qedsdk/SubProcesses/P0_uux_wpwm/all_G1_56/MADatNLO.HwU /home/marcozaro/MadGraph/3.0.4-sudakov/pp_ww_qedsdk/SubProcesses/P0_ddx_wpwm/all_G1_56/MADatNLO.HwU /home/marcozaro/MadGraph/3.0.4-sudakov/pp_ww_qedsdk/SubProcesses/P0_uxu_wpwm/all_G1_76/MADatNLO.HwU /home/marcozaro/MadGraph/3.0.4-sudakov/pp_ww_qedsdk/SubProcesses/P0_uux_wpwm/all_G1_159/MADatNLO.HwU /home/marcozaro/MadGraph/3.0.4-sudakov/pp_ww_qedsdk/SubProcesses/P0_uxu_wpwm/all_G1_28/MADatNLO.HwU /home/marcozaro/MadGraph/3.0.4-sudakov/pp_ww_qedsdk/SubProcesses/P0_uxu_wpwm/all_G1_31/MADatNLO.HwU /home/marcozaro/MadGraph/3.0.4-sudakov/pp_ww_qedsdk/SubProcesses/P0_uux_wpwm/all_G1_145/MADatNLO.HwU /home/marcozaro/MadGraph/3.0.4-sudakov/pp_ww_qedsdk/SubProcesses/P0_uxu_wpwm/all_G1_65/MADatNLO.HwU /home/marcozaro/MadGraph/3.0.4-sudakov/pp_ww_qedsdk/SubProcesses/P0_uxu_wpwm/all_G1_108/MADatNLO.HwU /home/marcozaro/MadGraph/3.0.4-sudakov/pp_ww_qedsdk/SubProcesses/P0_uxu_wpwm/all_G1_42/MADatNLO.HwU /home/marcozaro/MadGraph/3.0.4-sudakov/pp_ww_qedsdk/SubProcesses/P0_uxu_wpwm/all_G1_19/MADatNLO.HwU /home/marcozaro/MadGraph/3.0.4-sudakov/pp_ww_qedsdk/SubProcesses/P0_uux_wpwm/all_G1_131/MADatNLO.HwU /home/marcozaro/MadGraph/3.0.4-sudakov/pp_ww_qedsdk/SubProcesses/P0_uxu_wpwm/all_G1_99/MADatNLO.HwU /home/marcozaro/MadGraph/3.0.4-sudakov/pp_ww_qedsdk/SubProcesses/P0_uux_wpwm/all_G1_3/MADatNLO.HwU /home/marcozaro/MadGraph/3.0.4-sudakov/pp_ww_qedsdk/SubProcesses/P0_uux_wpwm/all_G1_146/MADatNLO.HwU /home/marcozaro/MadGraph/3.0.4-sudakov/pp_ww_qedsdk/SubProcesses/P0_uux_wpwm/all_G1_89/MADatNLO.HwU /home/marcozaro/MadGraph/3.0.4-sudakov/pp_ww_qedsdk/SubProcesses/P0_uux_wpwm/all_G1_71/MADatNLO.HwU /home/marcozaro/MadGraph/3.0.4-sudakov/pp_ww_qedsdk/SubProcesses/P0_uxu_wpwm/all_G1_43/MADatNLO.HwU /home/marcozaro/MadGraph/3.0.4-sudakov/pp_ww_qedsdk/SubProcesses/P0_uux_wpwm/all_G1_59/MADatNLO.HwU /home/marcozaro/MadGraph/3.0.4-sudakov/pp_ww_qedsdk/SubProcesses/P0_uxu_wpwm/all_G1_35/MADatNLO.HwU /home/marcozaro/MadGraph/3.0.4-sudakov/pp_ww_qedsdk/SubProcesses/P0_uxu_wpwm/all_G1_27/MADatNLO.HwU /home/marcozaro/MadGraph/3.0.4-sudakov/pp_ww_qedsdk/SubProcesses/P0_uxu_wpwm/all_G1_85/MADatNLO.HwU /home/marcozaro/MadGraph/3.0.4-sudakov/pp_ww_qedsdk/SubProcesses/P0_uxu_wpwm/all_G1_36/MADatNLO.HwU /home/marcozaro/MadGraph/3.0.4-sudakov/pp_ww_qedsdk/SubProcesses/P0_uux_wpwm/all_G1_23/MADatNLO.HwU /home/marcozaro/MadGraph/3.0.4-sudakov/pp_ww_qedsdk/SubProcesses/P0_uux_wpwm/all_G1_6/MADatNLO.HwU /home/marcozaro/MadGraph/3.0.4-sudakov/pp_ww_qedsdk/SubProcesses/P0_uxu_wpwm/all_G1_132/MADatNLO.HwU /home/marcozaro/MadGraph/3.0.4-sudakov/pp_ww_qedsdk/SubProcesses/P0_uxu_wpwm/all_G1_2/MADatNLO.HwU /home/marcozaro/MadGraph/3.0.4-sudakov/pp_ww_qedsdk/SubProcesses/P0_uux_wpwm/all_G1_50/MADatNLO.HwU /home/marcozaro/MadGraph/3.0.4-sudakov/pp_ww_qedsdk/SubProcesses/P0_uux_wpwm/all_G1_144/MADatNLO.HwU /home/marcozaro/MadGraph/3.0.4-sudakov/pp_ww_qedsdk/SubProcesses/P0_uxu_wpwm/all_G1_38/MADatNLO.HwU /home/marcozaro/MadGraph/3.0.4-sudakov/pp_ww_qedsdk/SubProcesses/P0_uux_wpwm/all_G1_29/MADatNLO.HwU /home/marcozaro/MadGraph/3.0.4-sudakov/pp_ww_qedsdk/SubProcesses/P0_uxu_wpwm/all_G1_136/MADatNLO.HwU /home/marcozaro/MadGraph/3.0.4-sudakov/pp_ww_qedsdk/SubProcesses/P0_uxu_wpwm/all_G1_16/MADatNLO.HwU /home/marcozaro/MadGraph/3.0.4-sudakov/pp_ww_qedsdk/SubProcesses/P0_uxu_wpwm/all_G1_67/MADatNLO.HwU /home/marcozaro/MadGraph/3.0.4-sudakov/pp_ww_qedsdk/SubProcesses/P0_uxu_wpwm/all_G1_54/MADatNLO.HwU /home/marcozaro/MadGraph/3.0.4-sudakov/pp_ww_qedsdk/SubProcesses/P0_uxu_wpwm/all_G1_47/MADatNLO.HwU /home/marcozaro/MadGraph/3.0.4-sudakov/pp_ww_qedsdk/SubProcesses/P0_uux_wpwm/all_G1_33/MADatNLO.HwU /home/marcozaro/MadGraph/3.0.4-sudakov/pp_ww_qedsdk/SubProcesses/P0_uxu_wpwm/all_G1_24/MADatNLO.HwU /home/marcozaro/MadGraph/3.0.4-sudakov/pp_ww_qedsdk/SubProcesses/P0_uxu_wpwm/all_G1_100/MADatNLO.HwU /home/marcozaro/MadGraph/3.0.4-sudakov/pp_ww_qedsdk/SubProcesses/P0_uux_wpwm/all_G1_38/MADatNLO.HwU /home/marcozaro/MadGraph/3.0.4-sudakov/pp_ww_qedsdk/SubProcesses/P0_uux_wpwm/all_G1_47/MADatNLO.HwU /home/marcozaro/MadGraph/3.0.4-sudakov/pp_ww_qedsdk/SubProcesses/P0_uux_wpwm/all_G1_19/MADatNLO.HwU /home/marcozaro/MadGraph/3.0.4-sudakov/pp_ww_qedsdk/SubProcesses/P0_uxu_wpwm/all_G1_4/MADatNLO.HwU /home/marcozaro/MadGraph/3.0.4-sudakov/pp_ww_qedsdk/SubProcesses/P0_uux_wpwm/all_G1_95/MADatNLO.HwU /home/marcozaro/MadGraph/3.0.4-sudakov/pp_ww_qedsdk/SubProcesses/P0_uux_wpwm/all_G1_25/MADatNLO.HwU /home/marcozaro/MadGraph/3.0.4-sudakov/pp_ww_qedsdk/SubProcesses/P0_uux_wpwm/all_G1_135/MADatNLO.HwU /home/marcozaro/MadGraph/3.0.4-sudakov/pp_ww_qedsdk/SubProcesses/P0_uxu_wpwm/all_G1_62/MADatNLO.HwU /home/marcozaro/MadGraph/3.0.4-sudakov/pp_ww_qedsdk/SubProcesses/P0_ddx_wpwm/all_G1_137/MADatNLO.HwU /home/marcozaro/MadGraph/3.0.4-sudakov/pp_ww_qedsdk/SubProcesses/P0_uxu_wpwm/all_G1_102/MADatNLO.HwU /home/marcozaro/MadGraph/3.0.4-sudakov/pp_ww_qedsdk/SubProcesses/P0_uxu_wpwm/all_G1_98/MADatNLO.HwU /home/marcozaro/MadGraph/3.0.4-sudakov/pp_ww_qedsdk/SubProcesses/P0_uux_wpwm/all_G1_4/MADatNLO.HwU /home/marcozaro/MadGraph/3.0.4-sudakov/pp_ww_qedsdk/SubProcesses/P0_uxu_wpwm/all_G1_5/MADatNLO.HwU /home/marcozaro/MadGraph/3.0.4-sudakov/pp_ww_qedsdk/SubProcesses/P0_uux_wpwm/all_G1_162/MADatNLO.HwU /home/marcozaro/MadGraph/3.0.4-sudakov/pp_ww_qedsdk/SubProcesses/P0_uxu_wpwm/all_G1_3/MADatNLO.HwU /home/marcozaro/MadGraph/3.0.4-sudakov/pp_ww_qedsdk/SubProcesses/P0_uux_wpwm/all_G1_12/MADatNLO.HwU /home/marcozaro/MadGraph/3.0.4-sudakov/pp_ww_qedsdk/SubProcesses/P0_uux_wpwm/all_G1_34/MADatNLO.HwU /home/marcozaro/MadGraph/3.0.4-sudakov/pp_ww_qedsdk/SubProcesses/P0_uux_wpwm/all_G1_119/MADatNLO.HwU /home/marcozaro/MadGraph/3.0.4-sudakov/pp_ww_qedsdk/SubProcesses/P0_uxu_wpwm/all_G1_138/MADatNLO.HwU /home/marcozaro/MadGraph/3.0.4-sudakov/pp_ww_qedsdk/SubProcesses/P0_uux_wpwm/all_G1_112/MADatNLO.HwU /home/marcozaro/MadGraph/3.0.4-sudakov/pp_ww_qedsdk/SubProcesses/P0_uxu_wpwm/all_G1_17/MADatNLO.HwU /home/marcozaro/MadGraph/3.0.4-sudakov/pp_ww_qedsdk/SubProcesses/P0_uux_wpwm/all_G1_111/MADatNLO.HwU /home/marcozaro/MadGraph/3.0.4-sudakov/pp_ww_qedsdk/SubProcesses/P0_uux_wpwm/all_G1_10/MADatNLO.HwU /home/marcozaro/MadGraph/3.0.4-sudakov/pp_ww_qedsdk/SubProcesses/P0_uxu_wpwm/all_G1_111/MADatNLO.HwU /home/marcozaro/MadGraph/3.0.4-sudakov/pp_ww_qedsdk/SubProcesses/P0_uux_wpwm/all_G1_87/MADatNLO.HwU /home/marcozaro/MadGraph/3.0.4-sudakov/pp_ww_qedsdk/SubProcesses/P0_uux_wpwm/all_G1_96/MADatNLO.HwU /home/marcozaro/MadGraph/3.0.4-sudakov/pp_ww_qedsdk/SubProcesses/P0_uux_wpwm/all_G1_97/MADatNLO.HwU /home/marcozaro/MadGraph/3.0.4-sudakov/pp_ww_qedsdk/SubProcesses/P0_uux_wpwm/all_G1_78/MADatNLO.HwU /home/marcozaro/MadGraph/3.0.4-sudakov/pp_ww_qedsdk/SubProcesses/P0_uux_wpwm/all_G1_108/MADatNLO.HwU /home/marcozaro/MadGraph/3.0.4-sudakov/pp_ww_qedsdk/SubProcesses/P0_uux_wpwm/all_G1_155/MADatNLO.HwU /home/marcozaro/MadGraph/3.0.4-sudakov/pp_ww_qedsdk/SubProcesses/P0_uux_wpwm/all_G1_153/MADatNLO.HwU /home/marcozaro/MadGraph/3.0.4-sudakov/pp_ww_qedsdk/SubProcesses/P0_uux_wpwm/all_G1_156/MADatNLO.HwU /home/marcozaro/MadGraph/3.0.4-sudakov/pp_ww_qedsdk/SubProcesses/P0_uux_wpwm/all_G1_90/MADatNLO.HwU /home/marcozaro/MadGraph/3.0.4-sudakov/pp_ww_qedsdk/SubProcesses/P0_uux_wpwm/all_G1_66/MADatNLO.HwU /home/marcozaro/MadGraph/3.0.4-sudakov/pp_ww_qedsdk/SubProcesses/P0_uxu_wpwm/all_G1_61/MADatNLO.HwU /home/marcozaro/MadGraph/3.0.4-sudakov/pp_ww_qedsdk/SubProcesses/P0_uux_wpwm/all_G1_116/MADatNLO.HwU /home/marcozaro/MadGraph/3.0.4-sudakov/pp_ww_qedsdk/SubProcesses/P0_uux_wpwm/all_G1_27/MADatNLO.HwU /home/marcozaro/MadGraph/3.0.4-sudakov/pp_ww_qedsdk/SubProcesses/P0_uxu_wpwm/all_G1_26/MADatNLO.HwU /home/marcozaro/MadGraph/3.0.4-sudakov/pp_ww_qedsdk/SubProcesses/P0_uux_wpwm/all_G1_85/MADatNLO.HwU /home/marcozaro/MadGraph/3.0.4-sudakov/pp_ww_qedsdk/SubProcesses/P0_uux_wpwm/all_G1_81/MADatNLO.HwU /home/marcozaro/MadGraph/3.0.4-sudakov/pp_ww_qedsdk/SubProcesses/P0_uux_wpwm/all_G1_21/MADatNLO.HwU /home/marcozaro/MadGraph/3.0.4-sudakov/pp_ww_qedsdk/SubProcesses/P0_uxu_wpwm/all_G1_13/MADatNLO.HwU /home/marcozaro/MadGraph/3.0.4-sudakov/pp_ww_qedsdk/SubProcesses/P0_uxu_wpwm/all_G1_6/MADatNLO.HwU /home/marcozaro/MadGraph/3.0.4-sudakov/pp_ww_qedsdk/SubProcesses/P0_uux_wpwm/all_G1_102/MADatNLO.HwU /home/marcozaro/MadGraph/3.0.4-sudakov/pp_ww_qedsdk/SubProcesses/P0_uux_wpwm/all_G1_76/MADatNLO.HwU /home/marcozaro/MadGraph/3.0.4-sudakov/pp_ww_qedsdk/SubProcesses/P0_uxu_wpwm/all_G1_113/MADatNLO.HwU /home/marcozaro/MadGraph/3.0.4-sudakov/pp_ww_qedsdk/SubProcesses/P0_uux_wpwm/all_G1_5/MADatNLO.HwU /home/marcozaro/MadGraph/3.0.4-sudakov/pp_ww_qedsdk/SubProcesses/P0_uux_wpwm/all_G1_103/MADatNLO.HwU /home/marcozaro/MadGraph/3.0.4-sudakov/pp_ww_qedsdk/SubProcesses/P0_uxu_wpwm/all_G1_33/MADatNLO.HwU /home/marcozaro/MadGraph/3.0.4-sudakov/pp_ww_qedsdk/SubProcesses/P0_uux_wpwm/all_G1_105/MADatNLO.HwU /home/marcozaro/MadGraph/3.0.4-sudakov/pp_ww_qedsdk/SubProcesses/P0_uux_wpwm/all_G1_164/MADatNLO.HwU /home/marcozaro/MadGraph/3.0.4-sudakov/pp_ww_qedsdk/SubProcesses/P0_uxu_wpwm/all_G1_32/MADatNLO.HwU /home/marcozaro/MadGraph/3.0.4-sudakov/pp_ww_qedsdk/SubProcesses/P0_uux_wpwm/all_G1_79/MADatNLO.HwU /home/marcozaro/MadGraph/3.0.4-sudakov/pp_ww_qedsdk/SubProcesses/P0_uux_wpwm/all_G1_147/MADatNLO.HwU /home/marcozaro/MadGraph/3.0.4-sudakov/pp_ww_qedsdk/SubProcesses/P0_uux_wpwm/all_G1_91/MADatNLO.HwU /home/marcozaro/MadGraph/3.0.4-sudakov/pp_ww_qedsdk/SubProcesses/P0_uux_wpwm/all_G1_83/MADatNLO.HwU /home/marcozaro/MadGraph/3.0.4-sudakov/pp_ww_qedsdk/SubProcesses/P0_uux_wpwm/all_G1_67/MADatNLO.HwU /home/marcozaro/MadGraph/3.0.4-sudakov/pp_ww_qedsdk/SubProcesses/P0_uux_wpwm/all_G1_63/MADatNLO.HwU /home/marcozaro/MadGraph/3.0.4-sudakov/pp_ww_qedsdk/SubProcesses/P0_uux_wpwm/all_G1_106/MADatNLO.HwU /home/marcozaro/MadGraph/3.0.4-sudakov/pp_ww_qedsdk/SubProcesses/P0_uux_wpwm/all_G1_82/MADatNLO.HwU /home/marcozaro/MadGraph/3.0.4-sudakov/pp_ww_qedsdk/SubProcesses/P0_uux_wpwm/all_G1_49/MADatNLO.HwU /home/marcozaro/MadGraph/3.0.4-sudakov/pp_ww_qedsdk/SubProcesses/P0_uux_wpwm/all_G1_80/MADatNLO.HwU /home/marcozaro/MadGraph/3.0.4-sudakov/pp_ww_qedsdk/SubProcesses/P0_uux_wpwm/all_G1_7/MADatNLO.HwU /home/marcozaro/MadGraph/3.0.4-sudakov/pp_ww_qedsdk/SubProcesses/P0_uux_wpwm/all_G1_44/MADatNLO.HwU /home/marcozaro/MadGraph/3.0.4-sudakov/pp_ww_qedsdk/SubProcesses/P0_uxu_wpwm/all_G1_105/MADatNLO.HwU /home/marcozaro/MadGraph/3.0.4-sudakov/pp_ww_qedsdk/SubProcesses/P0_uxu_wpwm/all_G1_75/MADatNLO.HwU /home/marcozaro/MadGraph/3.0.4-sudakov/pp_ww_qedsdk/SubProcesses/P0_uux_wpwm/all_G1_57/MADatNLO.HwU /home/marcozaro/MadGraph/3.0.4-sudakov/pp_ww_qedsdk/SubProcesses/P0_uux_wpwm/all_G1_133/MADatNLO.HwU /home/marcozaro/MadGraph/3.0.4-sudakov/pp_ww_qedsdk/SubProcesses/P0_uux_wpwm/all_G1_30/MADatNLO.HwU /home/marcozaro/MadGraph/3.0.4-sudakov/pp_ww_qedsdk/SubProcesses/P0_uux_wpwm/all_G1_2/MADatNLO.HwU /home/marcozaro/MadGraph/3.0.4-sudakov/pp_ww_qedsdk/SubProcesses/P0_uux_wpwm/all_G1_46/MADatNLO.HwU /home/marcozaro/MadGraph/3.0.4-sudakov/pp_ww_qedsdk/SubProcesses/P0_uux_wpwm/all_G1_166/MADatNLO.HwU /home/marcozaro/MadGraph/3.0.4-sudakov/pp_ww_qedsdk/SubProcesses/P0_uux_wpwm/all_G1_126/MADatNLO.HwU /home/marcozaro/MadGraph/3.0.4-sudakov/pp_ww_qedsdk/SubProcesses/P0_uux_wpwm/all_G1_104/MADatNLO.HwU /home/marcozaro/MadGraph/3.0.4-sudakov/pp_ww_qedsdk/SubProcesses/P0_uxu_wpwm/all_G1_11/MADatNLO.HwU /home/marcozaro/MadGraph/3.0.4-sudakov/pp_ww_qedsdk/SubProcesses/P0_uux_wpwm/all_G1_36/MADatNLO.HwU /home/marcozaro/MadGraph/3.0.4-sudakov/pp_ww_qedsdk/SubProcesses/P0_uux_wpwm/all_G1_1/MADatNLO.HwU /home/marcozaro/MadGraph/3.0.4-sudakov/pp_ww_qedsdk/SubProcesses/P0_uux_wpwm/all_G1_94/MADatNLO.HwU /home/marcozaro/MadGraph/3.0.4-sudakov/pp_ww_qedsdk/SubProcesses/P0_uxu_wpwm/all_G1_129/MADatNLO.HwU /home/marcozaro/MadGraph/3.0.4-sudakov/pp_ww_qedsdk/SubProcesses/P0_uux_wpwm/all_G1_11/MADatNLO.HwU /home/marcozaro/MadGraph/3.0.4-sudakov/pp_ww_qedsdk/SubProcesses/P0_uxu_wpwm/all_G1_59/MADatNLO.HwU /home/marcozaro/MadGraph/3.0.4-sudakov/pp_ww_qedsdk/SubProcesses/P0_uux_wpwm/all_G1_100/MADatNLO.HwU /home/marcozaro/MadGraph/3.0.4-sudakov/pp_ww_qedsdk/SubProcesses/P0_uux_wpwm/all_G1_20/MADatNLO.HwU /home/marcozaro/MadGraph/3.0.4-sudakov/pp_ww_qedsdk/SubProcesses/P0_uux_wpwm/all_G1_73/MADatNLO.HwU /home/marcozaro/MadGraph/3.0.4-sudakov/pp_ww_qedsdk/SubProcesses/P0_uux_wpwm/all_G1_157/MADatNLO.HwU /home/marcozaro/MadGraph/3.0.4-sudakov/pp_ww_qedsdk/SubProcesses/P0_uux_wpwm/all_G1_160/MADatNLO.HwU /home/marcozaro/MadGraph/3.0.4-sudakov/pp_ww_qedsdk/SubProcesses/P0_uux_wpwm/all_G1_75/MADatNLO.HwU /home/marcozaro/MadGraph/3.0.4-sudakov/pp_ww_qedsdk/SubProcesses/P0_uux_wpwm/all_G1_143/MADatNLO.HwU /home/marcozaro/MadGraph/3.0.4-sudakov/pp_ww_qedsdk/SubProcesses/P0_uux_wpwm/all_G1_123/MADatNLO.HwU /home/marcozaro/MadGraph/3.0.4-sudakov/pp_ww_qedsdk/SubProcesses/P0_uux_wpwm/all_G1_74/MADatNLO.HwU /home/marcozaro/MadGraph/3.0.4-sudakov/pp_ww_qedsdk/SubProcesses/P0_uux_wpwm/all_G1_152/MADatNLO.HwU /home/marcozaro/MadGraph/3.0.4-sudakov/pp_ww_qedsdk/SubProcesses/P0_uux_wpwm/all_G1_99/MADatNLO.HwU /home/marcozaro/MadGraph/3.0.4-sudakov/pp_ww_qedsdk/SubProcesses/P0_uux_wpwm/all_G1_110/MADatNLO.HwU /home/marcozaro/MadGraph/3.0.4-sudakov/pp_ww_qedsdk/SubProcesses/P0_dxd_wpwm/all_G1_15/MADatNLO.HwU /home/marcozaro/MadGraph/3.0.4-sudakov/pp_ww_qedsdk/SubProcesses/P0_dxd_wpwm/all_G1_209/MADatNLO.HwU /home/marcozaro/MadGraph/3.0.4-sudakov/pp_ww_qedsdk/SubProcesses/P0_dxd_wpwm/all_G1_57/MADatNLO.HwU /home/marcozaro/MadGraph/3.0.4-sudakov/pp_ww_qedsdk/SubProcesses/P0_dxd_wpwm/all_G1_159/MADatNLO.HwU /home/marcozaro/MadGraph/3.0.4-sudakov/pp_ww_qedsdk/SubProcesses/P0_dxd_wpwm/all_G1_186/MADatNLO.HwU /home/marcozaro/MadGraph/3.0.4-sudakov/pp_ww_qedsdk/SubProcesses/P0_dxd_wpwm/all_G1_46/MADatNLO.HwU /home/marcozaro/MadGraph/3.0.4-sudakov/pp_ww_qedsdk/SubProcesses/P0_dxd_wpwm/all_G1_45/MADatNLO.HwU /home/marcozaro/MadGraph/3.0.4-sudakov/pp_ww_qedsdk/SubProcesses/P0_dxd_wpwm/all_G1_82/MADatNLO.HwU /home/marcozaro/MadGraph/3.0.4-sudakov/pp_ww_qedsdk/SubProcesses/P0_dxd_wpwm/all_G1_166/MADatNLO.HwU /home/marcozaro/MadGraph/3.0.4-sudakov/pp_ww_qedsdk/SubProcesses/P0_dxd_wpwm/all_G1_223/MADatNLO.HwU /home/marcozaro/MadGraph/3.0.4-sudakov/pp_ww_qedsdk/SubProcesses/P0_dxd_wpwm/all_G1_140/MADatNLO.HwU /home/marcozaro/MadGraph/3.0.4-sudakov/pp_ww_qedsdk/SubProcesses/P0_dxd_wpwm/all_G1_51/MADatNLO.HwU /home/marcozaro/MadGraph/3.0.4-sudakov/pp_ww_qedsdk/SubProcesses/P0_dxd_wpwm/all_G1_148/MADatNLO.HwU /home/marcozaro/MadGraph/3.0.4-sudakov/pp_ww_qedsdk/SubProcesses/P0_dxd_wpwm/all_G1_9/MADatNLO.HwU /home/marcozaro/MadGraph/3.0.4-sudakov/pp_ww_qedsdk/SubProcesses/P0_dxd_wpwm/all_G1_104/MADatNLO.HwU /home/marcozaro/MadGraph/3.0.4-sudakov/pp_ww_qedsdk/SubProcesses/P0_dxd_wpwm/all_G1_262/MADatNLO.HwU /home/marcozaro/MadGraph/3.0.4-sudakov/pp_ww_qedsdk/SubProcesses/P0_dxd_wpwm/all_G1_47/MADatNLO.HwU /home/marcozaro/MadGraph/3.0.4-sudakov/pp_ww_qedsdk/SubProcesses/P0_dxd_wpwm/all_G1_70/MADatNLO.HwU /home/marcozaro/MadGraph/3.0.4-sudakov/pp_ww_qedsdk/SubProcesses/P0_dxd_wpwm/all_G1_226/MADatNLO.HwU /home/marcozaro/MadGraph/3.0.4-sudakov/pp_ww_qedsdk/SubProcesses/P0_dxd_wpwm/all_G1_245/MADatNLO.HwU /home/marcozaro/MadGraph/3.0.4-sudakov/pp_ww_qedsdk/SubProcesses/P0_dxd_wpwm/all_G1_234/MADatNLO.HwU /home/marcozaro/MadGraph/3.0.4-sudakov/pp_ww_qedsdk/SubProcesses/P0_dxd_wpwm/all_G1_195/MADatNLO.HwU /home/marcozaro/MadGraph/3.0.4-sudakov/pp_ww_qedsdk/SubProcesses/P0_dxd_wpwm/all_G1_252/MADatNLO.HwU /home/marcozaro/MadGraph/3.0.4-sudakov/pp_ww_qedsdk/SubProcesses/P0_dxd_wpwm/all_G1_103/MADatNLO.HwU /home/marcozaro/MadGraph/3.0.4-sudakov/pp_ww_qedsdk/SubProcesses/P0_dxd_wpwm/all_G1_89/MADatNLO.HwU /home/marcozaro/MadGraph/3.0.4-sudakov/pp_ww_qedsdk/SubProcesses/P0_dxd_wpwm/all_G1_108/MADatNLO.HwU /home/marcozaro/MadGraph/3.0.4-sudakov/pp_ww_qedsdk/SubProcesses/P0_dxd_wpwm/all_G1_171/MADatNLO.HwU /home/marcozaro/MadGraph/3.0.4-sudakov/pp_ww_qedsdk/SubProcesses/P0_dxd_wpwm/all_G1_34/MADatNLO.HwU /home/marcozaro/MadGraph/3.0.4-sudakov/pp_ww_qedsdk/SubProcesses/P0_dxd_wpwm/all_G1_105/MADatNLO.HwU /home/marcozaro/MadGraph/3.0.4-sudakov/pp_ww_qedsdk/SubProcesses/P0_dxd_wpwm/all_G1_138/MADatNLO.HwU /home/marcozaro/MadGraph/3.0.4-sudakov/pp_ww_qedsdk/SubProcesses/P0_dxd_wpwm/all_G1_300/MADatNLO.HwU /home/marcozaro/MadGraph/3.0.4-sudakov/pp_ww_qedsdk/SubProcesses/P0_dxd_wpwm/all_G1_155/MADatNLO.HwU /home/marcozaro/MadGraph/3.0.4-sudakov/pp_ww_qedsdk/SubProcesses/P0_dxd_wpwm/all_G1_25/MADatNLO.HwU /home/marcozaro/MadGraph/3.0.4-sudakov/pp_ww_qedsdk/SubProcesses/P0_dxd_wpwm/all_G1_99/MADatNLO.HwU /home/marcozaro/MadGraph/3.0.4-sudakov/pp_ww_qedsdk/SubProcesses/P0_dxd_wpwm/all_G1_144/MADatNLO.HwU /home/marcozaro/MadGraph/3.0.4-sudakov/pp_ww_qedsdk/SubProcesses/P0_dxd_wpwm/all_G1_129/MADatNLO.HwU /home/marcozaro/MadGraph/3.0.4-sudakov/pp_ww_qedsdk/SubProcesses/P0_dxd_wpwm/all_G1_205/MADatNLO.HwU /home/marcozaro/MadGraph/3.0.4-sudakov/pp_ww_qedsdk/SubProcesses/P0_dxd_wpwm/all_G1_229/MADatNLO.HwU /home/marcozaro/MadGraph/3.0.4-sudakov/pp_ww_qedsdk/SubProcesses/P0_dxd_wpwm/all_G1_68/MADatNLO.HwU /home/marcozaro/MadGraph/3.0.4-sudakov/pp_ww_qedsdk/SubProcesses/P0_dxd_wpwm/all_G1_59/MADatNLO.HwU /home/marcozaro/MadGraph/3.0.4-sudakov/pp_ww_qedsdk/SubProcesses/P0_dxd_wpwm/all_G1_58/MADatNLO.HwU /home/marcozaro/MadGraph/3.0.4-sudakov/pp_ww_qedsdk/SubProcesses/P0_dxd_wpwm/all_G1_204/MADatNLO.HwU /home/marcozaro/MadGraph/3.0.4-sudakov/pp_ww_qedsdk/SubProcesses/P0_dxd_wpwm/all_G1_244/MADatNLO.HwU /home/marcozaro/MadGraph/3.0.4-sudakov/pp_ww_qedsdk/SubProcesses/P0_dxd_wpwm/all_G1_287/MADatNLO.HwU /home/marcozaro/MadGraph/3.0.4-sudakov/pp_ww_qedsdk/SubProcesses/P0_dxd_wpwm/all_G1_218/MADatNLO.HwU /home/marcozaro/MadGraph/3.0.4-sudakov/pp_ww_qedsdk/SubProcesses/P0_dxd_wpwm/all_G1_274/MADatNLO.HwU /home/marcozaro/MadGraph/3.0.4-sudakov/pp_ww_qedsdk/SubProcesses/P0_dxd_wpwm/all_G1_131/MADatNLO.HwU /home/marcozaro/MadGraph/3.0.4-sudakov/pp_ww_qedsdk/SubProcesses/P0_dxd_wpwm/all_G1_54/MADatNLO.HwU /home/marcozaro/MadGraph/3.0.4-sudakov/pp_ww_qedsdk/SubProcesses/P0_dxd_wpwm/all_G1_213/MADatNLO.HwU /home/marcozaro/MadGraph/3.0.4-sudakov/pp_ww_qedsdk/SubProcesses/P0_dxd_wpwm/all_G1_77/MADatNLO.HwU /home/marcozaro/MadGraph/3.0.4-sudakov/pp_ww_qedsdk/SubProcesses/P0_dxd_wpwm/all_G1_165/MADatNLO.HwU /home/marcozaro/MadGraph/3.0.4-sudakov/pp_ww_qedsdk/SubProcesses/P0_dxd_wpwm/all_G1_22/MADatNLO.HwU /home/marcozaro/MadGraph/3.0.4-sudakov/pp_ww_qedsdk/SubProcesses/P0_dxd_wpwm/all_G1_258/MADatNLO.HwU /home/marcozaro/MadGraph/3.0.4-sudakov/pp_ww_qedsdk/SubProcesses/P0_dxd_wpwm/all_G1_102/MADatNLO.HwU /home/marcozaro/MadGraph/3.0.4-sudakov/pp_ww_qedsdk/SubProcesses/P0_dxd_wpwm/all_G1_164/MADatNLO.HwU /home/marcozaro/MadGraph/3.0.4-sudakov/pp_ww_qedsdk/SubProcesses/P0_dxd_wpwm/all_G1_251/MADatNLO.HwU /home/marcozaro/MadGraph/3.0.4-sudakov/pp_ww_qedsdk/SubProcesses/P0_dxd_wpwm/all_G1_280/MADatNLO.HwU /home/marcozaro/MadGraph/3.0.4-sudakov/pp_ww_qedsdk/SubProcesses/P0_dxd_wpwm/all_G1_139/MADatNLO.HwU /home/marcozaro/MadGraph/3.0.4-sudakov/pp_ww_qedsdk/SubProcesses/P0_dxd_wpwm/all_G1_130/MADatNLO.HwU /home/marcozaro/MadGraph/3.0.4-sudakov/pp_ww_qedsdk/SubProcesses/P0_dxd_wpwm/all_G1_115/MADatNLO.HwU /home/marcozaro/MadGraph/3.0.4-sudakov/pp_ww_qedsdk/SubProcesses/P0_dxd_wpwm/all_G1_85/MADatNLO.HwU /home/marcozaro/MadGraph/3.0.4-sudakov/pp_ww_qedsdk/SubProcesses/P0_dxd_wpwm/all_G1_277/MADatNLO.HwU /home/marcozaro/MadGraph/3.0.4-sudakov/pp_ww_qedsdk/SubProcesses/P0_dxd_wpwm/all_G1_145/MADatNLO.HwU /home/marcozaro/MadGraph/3.0.4-sudakov/pp_ww_qedsdk/SubProcesses/P0_dxd_wpwm/all_G1_61/MADatNLO.HwU /home/marcozaro/MadGraph/3.0.4-sudakov/pp_ww_qedsdk/SubProcesses/P0_dxd_wpwm/all_G1_199/MADatNLO.HwU /home/marcozaro/MadGraph/3.0.4-sudakov/pp_ww_qedsdk/SubProcesses/P0_dxd_wpwm/all_G1_214/MADatNLO.HwU /home/marcozaro/MadGraph/3.0.4-sudakov/pp_ww_qedsdk/SubProcesses/P0_dxd_wpwm/all_G1_170/MADatNLO.HwU /home/marcozaro/MadGraph/3.0.4-sudakov/pp_ww_qedsdk/SubProcesses/P0_dxd_wpwm/all_G1_247/MADatNLO.HwU /home/marcozaro/MadGraph/3.0.4-sudakov/pp_ww_qedsdk/SubProcesses/P0_dxd_wpwm/all_G1_118/MADatNLO.HwU /home/marcozaro/MadGraph/3.0.4-sudakov/pp_ww_qedsdk/SubProcesses/P0_dxd_wpwm/all_G1_265/MADatNLO.HwU /home/marcozaro/MadGraph/3.0.4-sudakov/pp_ww_qedsdk/SubProcesses/P0_dxd_wpwm/all_G1_256/MADatNLO.HwU /home/marcozaro/MadGraph/3.0.4-sudakov/pp_ww_qedsdk/SubProcesses/P0_dxd_wpwm/all_G1_5/MADatNLO.HwU /home/marcozaro/MadGraph/3.0.4-sudakov/pp_ww_qedsdk/SubProcesses/P0_dxd_wpwm/all_G1_80/MADatNLO.HwU /home/marcozaro/MadGraph/3.0.4-sudakov/pp_ww_qedsdk/SubProcesses/P0_dxd_wpwm/all_G1_141/MADatNLO.HwU /home/marcozaro/MadGraph/3.0.4-sudakov/pp_ww_qedsdk/SubProcesses/P0_dxd_wpwm/all_G1_84/MADatNLO.HwU /home/marcozaro/MadGraph/3.0.4-sudakov/pp_ww_qedsdk/SubProcesses/P0_dxd_wpwm/all_G1_121/MADatNLO.HwU /home/marcozaro/MadGraph/3.0.4-sudakov/pp_ww_qedsdk/SubProcesses/P0_dxd_wpwm/all_G1_184/MADatNLO.HwU /home/marcozaro/MadGraph/3.0.4-sudakov/pp_ww_qedsdk/SubProcesses/P0_dxd_wpwm/all_G1_6/MADatNLO.HwU /home/marcozaro/MadGraph/3.0.4-sudakov/pp_ww_qedsdk/SubProcesses/P0_dxd_wpwm/all_G1_21/MADatNLO.HwU /home/marcozaro/MadGraph/3.0.4-sudakov/pp_ww_qedsdk/SubProcesses/P0_dxd_wpwm/all_G1_128/MADatNLO.HwU /home/marcozaro/MadGraph/3.0.4-sudakov/pp_ww_qedsdk/SubProcesses/P0_dxd_wpwm/all_G1_137/MADatNLO.HwU /home/marcozaro/MadGraph/3.0.4-sudakov/pp_ww_qedsdk/SubProcesses/P0_dxd_wpwm/all_G1_284/MADatNLO.HwU /home/marcozaro/MadGraph/3.0.4-sudakov/pp_ww_qedsdk/SubProcesses/P0_dxd_wpwm/all_G1_106/MADatNLO.HwU /home/marcozaro/MadGraph/3.0.4-sudakov/pp_ww_qedsdk/SubProcesses/P0_dxd_wpwm/all_G1_288/MADatNLO.HwU /home/marcozaro/MadGraph/3.0.4-sudakov/pp_ww_qedsdk/SubProcesses/P0_dxd_wpwm/all_G1_24/MADatNLO.HwU /home/marcozaro/MadGraph/3.0.4-sudakov/pp_ww_qedsdk/SubProcesses/P0_dxd_wpwm/all_G1_11/MADatNLO.HwU /home/marcozaro/MadGraph/3.0.4-sudakov/pp_ww_qedsdk/SubProcesses/P0_dxd_wpwm/all_G1_188/MADatNLO.HwU /home/marcozaro/MadGraph/3.0.4-sudakov/pp_ww_qedsdk/SubProcesses/P0_dxd_wpwm/all_G1_215/MADatNLO.HwU /home/marcozaro/MadGraph/3.0.4-sudakov/pp_ww_qedsdk/SubProcesses/P0_dxd_wpwm/all_G1_185/MADatNLO.HwU /home/marcozaro/MadGraph/3.0.4-sudakov/pp_ww_qedsdk/SubProcesses/P0_dxd_wpwm/all_G1_193/MADatNLO.HwU /home/marcozaro/MadGraph/3.0.4-sudakov/pp_ww_qedsdk/SubProcesses/P0_dxd_wpwm/all_G1_230/MADatNLO.HwU /home/marcozaro/MadGraph/3.0.4-sudakov/pp_ww_qedsdk/SubProcesses/P0_dxd_wpwm/all_G1_79/MADatNLO.HwU /home/marcozaro/MadGraph/3.0.4-sudakov/pp_ww_qedsdk/SubProcesses/P0_dxd_wpwm/all_G1_7/MADatNLO.HwU /home/marcozaro/MadGraph/3.0.4-sudakov/pp_ww_qedsdk/SubProcesses/P0_dxd_wpwm/all_G1_259/MADatNLO.HwU /home/marcozaro/MadGraph/3.0.4-sudakov/pp_ww_qedsdk/SubProcesses/P0_dxd_wpwm/all_G1_100/MADatNLO.HwU /home/marcozaro/MadGraph/3.0.4-sudakov/pp_ww_qedsdk/SubProcesses/P0_dxd_wpwm/all_G1_36/MADatNLO.HwU /home/marcozaro/MadGraph/3.0.4-sudakov/pp_ww_qedsdk/SubProcesses/P0_dxd_wpwm/all_G1_39/MADatNLO.HwU /home/marcozaro/MadGraph/3.0.4-sudakov/pp_ww_qedsdk/SubProcesses/P0_dxd_wpwm/all_G1_211/MADatNLO.HwU /home/marcozaro/MadGraph/3.0.4-sudakov/pp_ww_qedsdk/SubProcesses/P0_dxd_wpwm/all_G1_190/MADatNLO.HwU /home/marcozaro/MadGraph/3.0.4-sudakov/pp_ww_qedsdk/SubProcesses/P0_dxd_wpwm/all_G1_197/MADatNLO.HwU /home/marcozaro/MadGraph/3.0.4-sudakov/pp_ww_qedsdk/SubProcesses/P0_dxd_wpwm/all_G1_272/MADatNLO.HwU /home/marcozaro/MadGraph/3.0.4-sudakov/pp_ww_qedsdk/SubProcesses/P0_dxd_wpwm/all_G1_255/MADatNLO.HwU /home/marcozaro/MadGraph/3.0.4-sudakov/pp_ww_qedsdk/SubProcesses/P0_dxd_wpwm/all_G1_143/MADatNLO.HwU /home/marcozaro/MadGraph/3.0.4-sudakov/pp_ww_qedsdk/SubProcesses/P0_dxd_wpwm/all_G1_60/MADatNLO.HwU /home/marcozaro/MadGraph/3.0.4-sudakov/pp_ww_qedsdk/SubProcesses/P0_dxd_wpwm/all_G1_48/MADatNLO.HwU /home/marcozaro/MadGraph/3.0.4-sudakov/pp_ww_qedsdk/SubProcesses/P0_dxd_wpwm/all_G1_119/MADatNLO.HwU /home/marcozaro/MadGraph/3.0.4-sudakov/pp_ww_qedsdk/SubProcesses/P0_dxd_wpwm/all_G1_276/MADatNLO.HwU /home/marcozaro/MadGraph/3.0.4-sudakov/pp_ww_qedsdk/SubProcesses/P0_dxd_wpwm/all_G1_201/MADatNLO.HwU /home/marcozaro/MadGraph/3.0.4-sudakov/pp_ww_qedsdk/SubProcesses/P0_dxd_wpwm/all_G1_96/MADatNLO.HwU /home/marcozaro/MadGraph/3.0.4-sudakov/pp_ww_qedsdk/SubProcesses/P0_dxd_wpwm/all_G1_246/MADatNLO.HwU /home/marcozaro/MadGraph/3.0.4-sudakov/pp_ww_qedsdk/SubProcesses/P0_dxd_wpwm/all_G1_142/MADatNLO.HwU /home/marcozaro/MadGraph/3.0.4-sudakov/pp_ww_qedsdk/SubProcesses/P0_dxd_wpwm/all_G1_13/MADatNLO.HwU /home/marcozaro/MadGraph/3.0.4-sudakov/pp_ww_qedsdk/SubProcesses/P0_dxd_wpwm/all_G1_125/MADatNLO.HwU /home/marcozaro/MadGraph/3.0.4-sudakov/pp_ww_qedsdk/SubProcesses/P0_dxd_wpwm/all_G1_217/MADatNLO.HwU /home/marcozaro/MadGraph/3.0.4-sudakov/pp_ww_qedsdk/SubProcesses/P0_dxd_wpwm/all_G1_49/MADatNLO.HwU /home/marcozaro/MadGraph/3.0.4-sudakov/pp_ww_qedsdk/SubProcesses/P0_dxd_wpwm/all_G1_44/MADatNLO.HwU /home/marcozaro/MadGraph/3.0.4-sudakov/pp_ww_qedsdk/SubProcesses/P0_dxd_wpwm/all_G1_18/MADatNLO.HwU /home/marcozaro/MadGraph/3.0.4-sudakov/pp_ww_qedsdk/SubProcesses/P0_dxd_wpwm/all_G1_19/MADatNLO.HwU /home/marcozaro/MadGraph/3.0.4-sudakov/pp_ww_qedsdk/SubProcesses/P0_dxd_wpwm/all_G1_168/MADatNLO.HwU /home/marcozaro/MadGraph/3.0.4-sudakov/pp_ww_qedsdk/SubProcesses/P0_dxd_wpwm/all_G1_238/MADatNLO.HwU /home/marcozaro/MadGraph/3.0.4-sudakov/pp_ww_qedsdk/SubProcesses/P0_dxd_wpwm/all_G1_132/MADatNLO.HwU /home/marcozaro/MadGraph/3.0.4-sudakov/pp_ww_qedsdk/SubProcesses/P0_dxd_wpwm/all_G1_271/MADatNLO.HwU /home/marcozaro/MadGraph/3.0.4-sudakov/pp_ww_qedsdk/SubProcesses/P0_dxd_wpwm/all_G1_50/MADatNLO.HwU /home/marcozaro/MadGraph/3.0.4-sudakov/pp_ww_qedsdk/SubProcesses/P0_dxd_wpwm/all_G1_62/MADatNLO.HwU /home/marcozaro/MadGraph/3.0.4-sudakov/pp_ww_qedsdk/SubProcesses/P0_dxd_wpwm/all_G1_17/MADatNLO.HwU /home/marcozaro/MadGraph/3.0.4-sudakov/pp_ww_qedsdk/SubProcesses/P0_dxd_wpwm/all_G1_191/MADatNLO.HwU /home/marcozaro/MadGraph/3.0.4-sudakov/pp_ww_qedsdk/SubProcesses/P0_dxd_wpwm/all_G1_75/MADatNLO.HwU /home/marcozaro/MadGraph/3.0.4-sudakov/pp_ww_qedsdk/SubProcesses/P0_dxd_wpwm/all_G1_257/MADatNLO.HwU /home/marcozaro/MadGraph/3.0.4-sudakov/pp_ww_qedsdk/SubProcesses/P0_dxd_wpwm/all_G1_43/MADatNLO.HwU /home/marcozaro/MadGraph/3.0.4-sudakov/pp_ww_qedsdk/SubProcesses/P0_dxd_wpwm/all_G1_162/MADatNLO.HwU /home/marcozaro/MadGraph/3.0.4-sudakov/pp_ww_qedsdk/SubProcesses/P0_dxd_wpwm/all_G1_225/MADatNLO.HwU /home/marcozaro/MadGraph/3.0.4-sudakov/pp_ww_qedsdk/SubProcesses/P0_dxd_wpwm/all_G1_290/MADatNLO.HwU /home/marcozaro/MadGraph/3.0.4-sudakov/pp_ww_qedsdk/SubProcesses/P0_dxd_wpwm/all_G1_261/MADatNLO.HwU /home/marcozaro/MadGraph/3.0.4-sudakov/pp_ww_qedsdk/SubProcesses/P0_dxd_wpwm/all_G1_27/MADatNLO.HwU /home/marcozaro/MadGraph/3.0.4-sudakov/pp_ww_qedsdk/SubProcesses/P0_dxd_wpwm/all_G1_136/MADatNLO.HwU /home/marcozaro/MadGraph/3.0.4-sudakov/pp_ww_qedsdk/SubProcesses/P0_dxd_wpwm/all_G1_154/MADatNLO.HwU /home/marcozaro/MadGraph/3.0.4-sudakov/pp_ww_qedsdk/SubProcesses/P0_dxd_wpwm/all_G1_153/MADatNLO.HwU /home/marcozaro/MadGraph/3.0.4-sudakov/pp_ww_qedsdk/SubProcesses/P0_dxd_wpwm/all_G1_292/MADatNLO.HwU /home/marcozaro/MadGraph/3.0.4-sudakov/pp_ww_qedsdk/SubProcesses/P0_dxd_wpwm/all_G1_173/MADatNLO.HwU /home/marcozaro/MadGraph/3.0.4-sudakov/pp_ww_qedsdk/SubProcesses/P0_dxd_wpwm/all_G1_273/MADatNLO.HwU /home/marcozaro/MadGraph/3.0.4-sudakov/pp_ww_qedsdk/SubProcesses/P0_dxd_wpwm/all_G1_135/MADatNLO.HwU /home/marcozaro/MadGraph/3.0.4-sudakov/pp_ww_qedsdk/SubProcesses/P0_dxd_wpwm/all_G1_69/MADatNLO.HwU /home/marcozaro/MadGraph/3.0.4-sudakov/pp_ww_qedsdk/SubProcesses/P0_dxd_wpwm/all_G1_120/MADatNLO.HwU /home/marcozaro/MadGraph/3.0.4-sudakov/pp_ww_qedsdk/SubProcesses/P0_dxd_wpwm/all_G1_16/MADatNLO.HwU /home/marcozaro/MadGraph/3.0.4-sudakov/pp_ww_qedsdk/SubProcesses/P0_dxd_wpwm/all_G1_126/MADatNLO.HwU /home/marcozaro/MadGraph/3.0.4-sudakov/pp_ww_qedsdk/SubProcesses/P0_dxd_wpwm/all_G1_94/MADatNLO.HwU /home/marcozaro/MadGraph/3.0.4-sudakov/pp_ww_qedsdk/SubProcesses/P0_dxd_wpwm/all_G1_56/MADatNLO.HwU /home/marcozaro/MadGraph/3.0.4-sudakov/pp_ww_qedsdk/SubProcesses/P0_dxd_wpwm/all_G1_172/MADatNLO.HwU /home/marcozaro/MadGraph/3.0.4-sudakov/pp_ww_qedsdk/SubProcesses/P0_dxd_wpwm/all_G1_294/MADatNLO.HwU /home/marcozaro/MadGraph/3.0.4-sudakov/pp_ww_qedsdk/SubProcesses/P0_dxd_wpwm/all_G1_26/MADatNLO.HwU /home/marcozaro/MadGraph/3.0.4-sudakov/pp_ww_qedsdk/SubProcesses/P0_dxd_wpwm/all_G1_87/MADatNLO.HwU /home/marcozaro/MadGraph/3.0.4-sudakov/pp_ww_qedsdk/SubProcesses/P0_dxd_wpwm/all_G1_92/MADatNLO.HwU /home/marcozaro/MadGraph/3.0.4-sudakov/pp_ww_qedsdk/SubProcesses/P0_dxd_wpwm/all_G1_182/MADatNLO.HwU /home/marcozaro/MadGraph/3.0.4-sudakov/pp_ww_qedsdk/SubProcesses/P0_dxd_wpwm/all_G1_20/MADatNLO.HwU /home/marcozaro/MadGraph/3.0.4-sudakov/pp_ww_qedsdk/SubProcesses/P0_dxd_wpwm/all_G1_91/MADatNLO.HwU /home/marcozaro/MadGraph/3.0.4-sudakov/pp_ww_qedsdk/SubProcesses/P0_dxd_wpwm/all_G1_124/MADatNLO.HwU /home/marcozaro/MadGraph/3.0.4-sudakov/pp_ww_qedsdk/SubProcesses/P0_dxd_wpwm/all_G1_111/MADatNLO.HwU /home/marcozaro/MadGraph/3.0.4-sudakov/pp_ww_qedsdk/SubProcesses/P0_dxd_wpwm/all_G1_86/MADatNLO.HwU /home/marcozaro/MadGraph/3.0.4-sudakov/pp_ww_qedsdk/SubProcesses/P0_dxd_wpwm/all_G1_181/MADatNLO.HwU /home/marcozaro/MadGraph/3.0.4-sudakov/pp_ww_qedsdk/SubProcesses/P0_dxd_wpwm/all_G1_23/MADatNLO.HwU /home/marcozaro/MadGraph/3.0.4-sudakov/pp_ww_qedsdk/SubProcesses/P0_dxd_wpwm/all_G1_90/MADatNLO.HwU /home/marcozaro/MadGraph/3.0.4-sudakov/pp_ww_qedsdk/SubProcesses/P0_dxd_wpwm/all_G1_180/MADatNLO.HwU /home/marcozaro/MadGraph/3.0.4-sudakov/pp_ww_qedsdk/SubProcesses/P0_dxd_wpwm/all_G1_175/MADatNLO.HwU /home/marcozaro/MadGraph/3.0.4-sudakov/pp_ww_qedsdk/SubProcesses/P0_dxd_wpwm/all_G1_37/MADatNLO.HwU /home/marcozaro/MadGraph/3.0.4-sudakov/pp_ww_qedsdk/SubProcesses/P0_dxd_wpwm/all_G1_151/MADatNLO.HwU /home/marcozaro/MadGraph/3.0.4-sudakov/pp_ww_qedsdk/SubProcesses/P0_dxd_wpwm/all_G1_295/MADatNLO.HwU /home/marcozaro/MadGraph/3.0.4-sudakov/pp_ww_qedsdk/SubProcesses/P0_dxd_wpwm/all_G1_296/MADatNLO.HwU /home/marcozaro/MadGraph/3.0.4-sudakov/pp_ww_qedsdk/SubProcesses/P0_dxd_wpwm/all_G1_220/MADatNLO.HwU /home/marcozaro/MadGraph/3.0.4-sudakov/pp_ww_qedsdk/SubProcesses/P0_dxd_wpwm/all_G1_179/MADatNLO.HwU /home/marcozaro/MadGraph/3.0.4-sudakov/pp_ww_qedsdk/SubProcesses/P0_dxd_wpwm/all_G1_112/MADatNLO.HwU /home/marcozaro/MadGraph/3.0.4-sudakov/pp_ww_qedsdk/SubProcesses/P0_dxd_wpwm/all_G1_283/MADatNLO.HwU /home/marcozaro/MadGraph/3.0.4-sudakov/pp_ww_qedsdk/SubProcesses/P0_dxd_wpwm/all_G1_221/MADatNLO.HwU /home/marcozaro/MadGraph/3.0.4-sudakov/pp_ww_qedsdk/SubProcesses/P0_dxd_wpwm/all_G1_65/MADatNLO.HwU /home/marcozaro/MadGraph/3.0.4-sudakov/pp_ww_qedsdk/SubProcesses/P0_dxd_wpwm/all_G1_40/MADatNLO.HwU /home/marcozaro/MadGraph/3.0.4-sudakov/pp_ww_qedsdk/SubProcesses/P0_dxd_wpwm/all_G1_78/MADatNLO.HwU /home/marcozaro/MadGraph/3.0.4-sudakov/pp_ww_qedsdk/SubProcesses/P0_dxd_wpwm/all_G1_299/MADatNLO.HwU /home/marcozaro/MadGraph/3.0.4-sudakov/pp_ww_qedsdk/SubProcesses/P0_dxd_wpwm/all_G1_202/MADatNLO.HwU /home/marcozaro/MadGraph/3.0.4-sudakov/pp_ww_qedsdk/SubProcesses/P0_dxd_wpwm/all_G1_242/MADatNLO.HwU /home/marcozaro/MadGraph/3.0.4-sudakov/pp_ww_qedsdk/SubProcesses/P0_dxd_wpwm/all_G1_266/MADatNLO.HwU /home/marcozaro/MadGraph/3.0.4-sudakov/pp_ww_qedsdk/SubProcesses/P0_dxd_wpwm/all_G1_208/MADatNLO.HwU /home/marcozaro/MadGraph/3.0.4-sudakov/pp_ww_qedsdk/SubProcesses/P0_dxd_wpwm/all_G1_236/MADatNLO.HwU /home/marcozaro/MadGraph/3.0.4-sudakov/pp_ww_qedsdk/SubProcesses/P0_dxd_wpwm/all_G1_95/MADatNLO.HwU /home/marcozaro/MadGraph/3.0.4-sudakov/pp_ww_qedsdk/SubProcesses/P0_dxd_wpwm/all_G1_285/MADatNLO.HwU /home/marcozaro/MadGraph/3.0.4-sudakov/pp_ww_qedsdk/SubProcesses/P0_dxd_wpwm/all_G1_83/MADatNLO.HwU /home/marcozaro/MadGraph/3.0.4-sudakov/pp_ww_qedsdk/SubProcesses/P0_dxd_wpwm/all_G1_298/MADatNLO.HwU /home/marcozaro/MadGraph/3.0.4-sudakov/pp_ww_qedsdk/SubProcesses/P0_dxd_wpwm/all_G1_278/MADatNLO.HwU /home/marcozaro/MadGraph/3.0.4-sudakov/pp_ww_qedsdk/SubProcesses/P0_dxd_wpwm/all_G1_178/MADatNLO.HwU /home/marcozaro/MadGraph/3.0.4-sudakov/pp_ww_qedsdk/SubProcesses/P0_dxd_wpwm/all_G1_240/MADatNLO.HwU /home/marcozaro/MadGraph/3.0.4-sudakov/pp_ww_qedsdk/SubProcesses/P0_dxd_wpwm/all_G1_146/MADatNLO.HwU /home/marcozaro/MadGraph/3.0.4-sudakov/pp_ww_qedsdk/SubProcesses/P0_dxd_wpwm/all_G1_281/MADatNLO.HwU /home/marcozaro/MadGraph/3.0.4-sudakov/pp_ww_qedsdk/SubProcesses/P0_dxd_wpwm/all_G1_147/MADatNLO.HwU /home/marcozaro/MadGraph/3.0.4-sudakov/pp_ww_qedsdk/SubProcesses/P0_dxd_wpwm/all_G1_150/MADatNLO.HwU /home/marcozaro/MadGraph/3.0.4-sudakov/pp_ww_qedsdk/SubProcesses/P0_dxd_wpwm/all_G1_8/MADatNLO.HwU /home/marcozaro/MadGraph/3.0.4-sudakov/pp_ww_qedsdk/SubProcesses/P0_dxd_wpwm/all_G1_228/MADatNLO.HwU /home/marcozaro/MadGraph/3.0.4-sudakov/pp_ww_qedsdk/SubProcesses/P0_dxd_wpwm/all_G1_239/MADatNLO.HwU /home/marcozaro/MadGraph/3.0.4-sudakov/pp_ww_qedsdk/SubProcesses/P0_dxd_wpwm/all_G1_1/MADatNLO.HwU /home/marcozaro/MadGraph/3.0.4-sudakov/pp_ww_qedsdk/SubProcesses/P0_dxd_wpwm/all_G1_235/MADatNLO.HwU /home/marcozaro/MadGraph/3.0.4-sudakov/pp_ww_qedsdk/SubProcesses/P0_dxd_wpwm/all_G1_107/MADatNLO.HwU /home/marcozaro/MadGraph/3.0.4-sudakov/pp_ww_qedsdk/SubProcesses/P0_dxd_wpwm/all_G1_161/MADatNLO.HwU /home/marcozaro/MadGraph/3.0.4-sudakov/pp_ww_qedsdk/SubProcesses/P0_dxd_wpwm/all_G1_167/MADatNLO.HwU /home/marcozaro/MadGraph/3.0.4-sudakov/pp_ww_qedsdk/SubProcesses/P0_dxd_wpwm/all_G1_67/MADatNLO.HwU /home/marcozaro/MadGraph/3.0.4-sudakov/pp_ww_qedsdk/SubProcesses/P0_dxd_wpwm/all_G1_267/MADatNLO.HwU /home/marcozaro/MadGraph/3.0.4-sudakov/pp_ww_qedsdk/SubProcesses/P0_dxd_wpwm/all_G1_198/MADatNLO.HwU /home/marcozaro/MadGraph/3.0.4-sudakov/pp_ww_qedsdk/SubProcesses/P0_dxd_wpwm/all_G1_176/MADatNLO.HwU /home/marcozaro/MadGraph/3.0.4-sudakov/pp_ww_qedsdk/SubProcesses/P0_dxd_wpwm/all_G1_76/MADatNLO.HwU /home/marcozaro/MadGraph/3.0.4-sudakov/pp_ww_qedsdk/SubProcesses/P0_dxd_wpwm/all_G1_241/MADatNLO.HwU /home/marcozaro/MadGraph/3.0.4-sudakov/pp_ww_qedsdk/SubProcesses/P0_dxd_wpwm/all_G1_216/MADatNLO.HwU /home/marcozaro/MadGraph/3.0.4-sudakov/pp_ww_qedsdk/SubProcesses/P0_dxd_wpwm/all_G1_81/MADatNLO.HwU /home/marcozaro/MadGraph/3.0.4-sudakov/pp_ww_qedsdk/SubProcesses/P0_dxd_wpwm/all_G1_291/MADatNLO.HwU /home/marcozaro/MadGraph/3.0.4-sudakov/pp_ww_qedsdk/SubProcesses/P0_dxd_wpwm/all_G1_42/MADatNLO.HwU /home/marcozaro/MadGraph/3.0.4-sudakov/pp_ww_qedsdk/SubProcesses/P0_dxd_wpwm/all_G1_253/MADatNLO.HwU /home/marcozaro/MadGraph/3.0.4-sudakov/pp_ww_qedsdk/SubProcesses/P0_dxd_wpwm/all_G1_248/MADatNLO.HwU /home/marcozaro/MadGraph/3.0.4-sudakov/pp_ww_qedsdk/SubProcesses/P0_dxd_wpwm/all_G1_264/MADatNLO.HwU /home/marcozaro/MadGraph/3.0.4-sudakov/pp_ww_qedsdk/SubProcesses/P0_dxd_wpwm/all_G1_4/MADatNLO.HwU /home/marcozaro/MadGraph/3.0.4-sudakov/pp_ww_qedsdk/SubProcesses/P0_dxd_wpwm/all_G1_206/MADatNLO.HwU /home/marcozaro/MadGraph/3.0.4-sudakov/pp_ww_qedsdk/SubProcesses/P0_dxd_wpwm/all_G1_33/MADatNLO.HwU /home/marcozaro/MadGraph/3.0.4-sudakov/pp_ww_qedsdk/SubProcesses/P0_dxd_wpwm/all_G1_10/MADatNLO.HwU /home/marcozaro/MadGraph/3.0.4-sudakov/pp_ww_qedsdk/SubProcesses/P0_dxd_wpwm/all_G1_270/MADatNLO.HwU /home/marcozaro/MadGraph/3.0.4-sudakov/pp_ww_qedsdk/SubProcesses/P0_dxd_wpwm/all_G1_101/MADatNLO.HwU /home/marcozaro/MadGraph/3.0.4-sudakov/pp_ww_qedsdk/SubProcesses/P0_dxd_wpwm/all_G1_52/MADatNLO.HwU /home/marcozaro/MadGraph/3.0.4-sudakov/pp_ww_qedsdk/SubProcesses/P0_dxd_wpwm/all_G1_200/MADatNLO.HwU /home/marcozaro/MadGraph/3.0.4-sudakov/pp_ww_qedsdk/SubProcesses/P0_dxd_wpwm/all_G1_117/MADatNLO.HwU /home/marcozaro/MadGraph/3.0.4-sudakov/pp_ww_qedsdk/SubProcesses/P0_dxd_wpwm/all_G1_289/MADatNLO.HwU /home/marcozaro/MadGraph/3.0.4-sudakov/pp_ww_qedsdk/SubProcesses/P0_dxd_wpwm/all_G1_123/MADatNLO.HwU /home/marcozaro/MadGraph/3.0.4-sudakov/pp_ww_qedsdk/SubProcesses/P0_dxd_wpwm/all_G1_41/MADatNLO.HwU /home/marcozaro/MadGraph/3.0.4-sudakov/pp_ww_qedsdk/SubProcesses/P0_dxd_wpwm/all_G1_203/MADatNLO.HwU /home/marcozaro/MadGraph/3.0.4-sudakov/pp_ww_qedsdk/SubProcesses/P0_dxd_wpwm/all_G1_293/MADatNLO.HwU /home/marcozaro/MadGraph/3.0.4-sudakov/pp_ww_qedsdk/SubProcesses/P0_dxd_wpwm/all_G1_31/MADatNLO.HwU /home/marcozaro/MadGraph/3.0.4-sudakov/pp_ww_qedsdk/SubProcesses/P0_dxd_wpwm/all_G1_286/MADatNLO.HwU /home/marcozaro/MadGraph/3.0.4-sudakov/pp_ww_qedsdk/SubProcesses/P0_dxd_wpwm/all_G1_157/MADatNLO.HwU /home/marcozaro/MadGraph/3.0.4-sudakov/pp_ww_qedsdk/SubProcesses/P0_dxd_wpwm/all_G1_183/MADatNLO.HwU /home/marcozaro/MadGraph/3.0.4-sudakov/pp_ww_qedsdk/SubProcesses/P0_dxd_wpwm/all_G1_134/MADatNLO.HwU /home/marcozaro/MadGraph/3.0.4-sudakov/pp_ww_qedsdk/SubProcesses/P0_dxd_wpwm/all_G1_12/MADatNLO.HwU /home/marcozaro/MadGraph/3.0.4-sudakov/pp_ww_qedsdk/SubProcesses/P0_dxd_wpwm/all_G1_222/MADatNLO.HwU /home/marcozaro/MadGraph/3.0.4-sudakov/pp_ww_qedsdk/SubProcesses/P0_dxd_wpwm/all_G1_71/MADatNLO.HwU /home/marcozaro/MadGraph/3.0.4-sudakov/pp_ww_qedsdk/SubProcesses/P0_dxd_wpwm/all_G1_3/MADatNLO.HwU /home/marcozaro/MadGraph/3.0.4-sudakov/pp_ww_qedsdk/SubProcesses/P0_dxd_wpwm/all_G1_196/MADatNLO.HwU /home/marcozaro/MadGraph/3.0.4-sudakov/pp_ww_qedsdk/SubProcesses/P0_dxd_wpwm/all_G1_74/MADatNLO.HwU /home/marcozaro/MadGraph/3.0.4-sudakov/pp_ww_qedsdk/SubProcesses/P0_dxd_wpwm/all_G1_282/MADatNLO.HwU /home/marcozaro/MadGraph/3.0.4-sudakov/pp_ww_qedsdk/SubProcesses/P0_dxd_wpwm/all_G1_152/MADatNLO.HwU /home/marcozaro/MadGraph/3.0.4-sudakov/pp_ww_qedsdk/SubProcesses/P0_dxd_wpwm/all_G1_279/MADatNLO.HwU /home/marcozaro/MadGraph/3.0.4-sudakov/pp_ww_qedsdk/SubProcesses/P0_dxd_wpwm/all_G1_156/MADatNLO.HwU /home/marcozaro/MadGraph/3.0.4-sudakov/pp_ww_qedsdk/SubProcesses/P0_dxd_wpwm/all_G1_133/MADatNLO.HwU /home/marcozaro/MadGraph/3.0.4-sudakov/pp_ww_qedsdk/SubProcesses/P0_dxd_wpwm/all_G1_72/MADatNLO.HwU /home/marcozaro/MadGraph/3.0.4-sudakov/pp_ww_qedsdk/SubProcesses/P0_dxd_wpwm/all_G1_174/MADatNLO.HwU /home/marcozaro/MadGraph/3.0.4-sudakov/pp_ww_qedsdk/SubProcesses/P0_dxd_wpwm/all_G1_243/MADatNLO.HwU /home/marcozaro/MadGraph/3.0.4-sudakov/pp_ww_qedsdk/SubProcesses/P0_dxd_wpwm/all_G1_2/MADatNLO.HwU /home/marcozaro/MadGraph/3.0.4-sudakov/pp_ww_qedsdk/SubProcesses/P0_dxd_wpwm/all_G1_160/MADatNLO.HwU /home/marcozaro/MadGraph/3.0.4-sudakov/pp_ww_qedsdk/SubProcesses/P0_dxd_wpwm/all_G1_224/MADatNLO.HwU /home/marcozaro/MadGraph/3.0.4-sudakov/pp_ww_qedsdk/SubProcesses/P0_dxd_wpwm/all_G1_268/MADatNLO.HwU /home/marcozaro/MadGraph/3.0.4-sudakov/pp_ww_qedsdk/SubProcesses/P0_dxd_wpwm/all_G1_231/MADatNLO.HwU /home/marcozaro/MadGraph/3.0.4-sudakov/pp_ww_qedsdk/SubProcesses/P0_dxd_wpwm/all_G1_28/MADatNLO.HwU /home/marcozaro/MadGraph/3.0.4-sudakov/pp_ww_qedsdk/SubProcesses/P0_dxd_wpwm/all_G1_233/MADatNLO.HwU /home/marcozaro/MadGraph/3.0.4-sudakov/pp_ww_qedsdk/SubProcesses/P0_dxd_wpwm/all_G1_297/MADatNLO.HwU /home/marcozaro/MadGraph/3.0.4-sudakov/pp_ww_qedsdk/SubProcesses/P0_dxd_wpwm/all_G1_169/MADatNLO.HwU /home/marcozaro/MadGraph/3.0.4-sudakov/pp_ww_qedsdk/SubProcesses/P0_dxd_wpwm/all_G1_32/MADatNLO.HwU /home/marcozaro/MadGraph/3.0.4-sudakov/pp_ww_qedsdk/SubProcesses/P0_dxd_wpwm/all_G1_14/MADatNLO.HwU /home/marcozaro/MadGraph/3.0.4-sudakov/pp_ww_qedsdk/SubProcesses/P0_dxd_wpwm/all_G1_254/MADatNLO.HwU /home/marcozaro/MadGraph/3.0.4-sudakov/pp_ww_qedsdk/SubProcesses/P0_dxd_wpwm/all_G1_66/MADatNLO.HwU /home/marcozaro/MadGraph/3.0.4-sudakov/pp_ww_qedsdk/SubProcesses/P0_dxd_wpwm/all_G1_269/MADatNLO.HwU /home/marcozaro/MadGraph/3.0.4-sudakov/pp_ww_qedsdk/SubProcesses/P0_dxd_wpwm/all_G1_163/MADatNLO.HwU /home/marcozaro/MadGraph/3.0.4-sudakov/pp_ww_qedsdk/SubProcesses/P0_dxd_wpwm/all_G1_192/MADatNLO.HwU /home/marcozaro/MadGraph/3.0.4-sudakov/pp_ww_qedsdk/SubProcesses/P0_dxd_wpwm/all_G1_63/MADatNLO.HwU /home/marcozaro/MadGraph/3.0.4-sudakov/pp_ww_qedsdk/SubProcesses/P0_dxd_wpwm/all_G1_38/MADatNLO.HwU /home/marcozaro/MadGraph/3.0.4-sudakov/pp_ww_qedsdk/SubProcesses/P0_dxd_wpwm/all_G1_55/MADatNLO.HwU /home/marcozaro/MadGraph/3.0.4-sudakov/pp_ww_qedsdk/SubProcesses/P0_dxd_wpwm/all_G1_249/MADatNLO.HwU /home/marcozaro/MadGraph/3.0.4-sudakov/pp_ww_qedsdk/SubProcesses/P0_dxd_wpwm/all_G1_232/MADatNLO.HwU /home/marcozaro/MadGraph/3.0.4-sudakov/pp_ww_qedsdk/SubProcesses/P0_dxd_wpwm/all_G1_275/MADatNLO.HwU /home/marcozaro/MadGraph/3.0.4-sudakov/pp_ww_qedsdk/SubProcesses/P0_dxd_wpwm/all_G1_88/MADatNLO.HwU /home/marcozaro/MadGraph/3.0.4-sudakov/pp_ww_qedsdk/SubProcesses/P0_dxd_wpwm/all_G1_110/MADatNLO.HwU /home/marcozaro/MadGraph/3.0.4-sudakov/pp_ww_qedsdk/SubProcesses/P0_dxd_wpwm/all_G1_212/MADatNLO.HwU /home/marcozaro/MadGraph/3.0.4-sudakov/pp_ww_qedsdk/SubProcesses/P0_dxd_wpwm/all_G1_219/MADatNLO.HwU /home/marcozaro/MadGraph/3.0.4-sudakov/pp_ww_qedsdk/SubProcesses/P0_dxd_wpwm/all_G1_98/MADatNLO.HwU /home/marcozaro/MadGraph/3.0.4-sudakov/pp_ww_qedsdk/SubProcesses/P0_dxd_wpwm/all_G1_109/MADatNLO.HwU /home/marcozaro/MadGraph/3.0.4-sudakov/pp_ww_qedsdk/SubProcesses/P0_dxd_wpwm/all_G1_122/MADatNLO.HwU /home/marcozaro/MadGraph/3.0.4-sudakov/pp_ww_qedsdk/SubProcesses/P0_dxd_wpwm/all_G1_194/MADatNLO.HwU /home/marcozaro/MadGraph/3.0.4-sudakov/pp_ww_qedsdk/SubProcesses/P0_dxd_wpwm/all_G1_237/MADatNLO.HwU /home/marcozaro/MadGraph/3.0.4-sudakov/pp_ww_qedsdk/SubProcesses/P0_dxd_wpwm/all_G1_73/MADatNLO.HwU /home/marcozaro/MadGraph/3.0.4-sudakov/pp_ww_qedsdk/SubProcesses/P0_dxd_wpwm/all_G1_260/MADatNLO.HwU /home/marcozaro/MadGraph/3.0.4-sudakov/pp_ww_qedsdk/SubProcesses/P0_dxd_wpwm/all_G1_93/MADatNLO.HwU /home/marcozaro/MadGraph/3.0.4-sudakov/pp_ww_qedsdk/SubProcesses/P0_dxd_wpwm/all_G1_210/MADatNLO.HwU /home/marcozaro/MadGraph/3.0.4-sudakov/pp_ww_qedsdk/SubProcesses/P0_dxd_wpwm/all_G1_97/MADatNLO.HwU /home/marcozaro/MadGraph/3.0.4-sudakov/pp_ww_qedsdk/SubProcesses/P0_dxd_wpwm/all_G1_158/MADatNLO.HwU /home/marcozaro/MadGraph/3.0.4-sudakov/pp_ww_qedsdk/SubProcesses/P0_dxd_wpwm/all_G1_113/MADatNLO.HwU /home/marcozaro/MadGraph/3.0.4-sudakov/pp_ww_qedsdk/SubProcesses/P0_dxd_wpwm/all_G1_187/MADatNLO.HwU /home/marcozaro/MadGraph/3.0.4-sudakov/pp_ww_qedsdk/SubProcesses/P0_dxd_wpwm/all_G1_116/MADatNLO.HwU /home/marcozaro/MadGraph/3.0.4-sudakov/pp_ww_qedsdk/SubProcesses/P0_dxd_wpwm/all_G1_263/MADatNLO.HwU /home/marcozaro/MadGraph/3.0.4-sudakov/pp_ww_qedsdk/SubProcesses/P0_dxd_wpwm/all_G1_30/MADatNLO.HwU /home/marcozaro/MadGraph/3.0.4-sudakov/pp_ww_qedsdk/SubProcesses/P0_dxd_wpwm/all_G1_189/MADatNLO.HwU /home/marcozaro/MadGraph/3.0.4-sudakov/pp_ww_qedsdk/SubProcesses/P0_dxd_wpwm/all_G1_227/MADatNLO.HwU /home/marcozaro/MadGraph/3.0.4-sudakov/pp_ww_qedsdk/SubProcesses/P0_dxd_wpwm/all_G1_149/MADatNLO.HwU /home/marcozaro/MadGraph/3.0.4-sudakov/pp_ww_qedsdk/SubProcesses/P0_dxd_wpwm/all_G1_207/MADatNLO.HwU /home/marcozaro/MadGraph/3.0.4-sudakov/pp_ww_qedsdk/SubProcesses/P0_dxd_wpwm/all_G1_64/MADatNLO.HwU /home/marcozaro/MadGraph/3.0.4-sudakov/pp_ww_qedsdk/SubProcesses/P0_dxd_wpwm/all_G1_114/MADatNLO.HwU /home/marcozaro/MadGraph/3.0.4-sudakov/pp_ww_qedsdk/SubProcesses/P0_dxd_wpwm/all_G1_177/MADatNLO.HwU /home/marcozaro/MadGraph/3.0.4-sudakov/pp_ww_qedsdk/SubProcesses/P0_dxd_wpwm/all_G1_29/MADatNLO.HwU /home/marcozaro/MadGraph/3.0.4-sudakov/pp_ww_qedsdk/SubProcesses/P0_dxd_wpwm/all_G1_127/MADatNLO.HwU /home/marcozaro/MadGraph/3.0.4-sudakov/pp_ww_qedsdk/SubProcesses/P0_dxd_wpwm/all_G1_35/MADatNLO.HwU /home/marcozaro/MadGraph/3.0.4-sudakov/pp_ww_qedsdk/SubProcesses/P0_dxd_wpwm/all_G1_53/MADatNLO.HwU --out=/home/marcozaro/MadGraph/3.0.4-sudakov/pp_ww_qedsdk/Events/run_NLO_sudmode01-newtype-rij-100tev-ptmin7.5/MADatNLO --gnuplot --band=[] --lhapdf-config=lhapdf-config --sum --keep_all_weights --no_open
reset

set lmargin 10
set rmargin 0
set terminal postscript portrait enhanced color "Helvetica" 9 
# The pdf terminal offers transparency support, but you will have to adapt things a bit
#set terminal pdf enhanced font "Helvetica 12" lw 1.0 dashed size 29.7cm, 21cm
set key font ",9"
set key samplen "2"
set output "MADatNLO.ps"

# This is the "PODO" color palette of gnuplot v.5, but with the order
# changed: palette of colors selected to be easily distinguishable by
# color-blind individuals with either protanopia or deuteranopia. Bang
# Wong [2011] Nature Methods 8, 441.

set style line   1 lt 1 lc rgb "#009e73" lw 1.3
set style line 101 lt 1 lc rgb "#009e73" lw 1.3 dt (6,3)
set style line  11 lt 2 lc rgb "#009e73" lw 1.3 dt (6,3)
set style line  21 lt 4 lc rgb "#009e73" lw 1.3 dt (3,2)
set style line  31 lt 6 lc rgb "#009e73" lw 1.3 dt (2,1)
set style line  41 lt 8 lc rgb "#009e73" lw 1.3 dt (4,3)

set style line   2 lt 1 lc rgb "#0072b2" lw 1.3
set style line 102 lt 1 lc rgb "#0072b2" lw 1.3 dt (6,3)
set style line  12 lt 2 lc rgb "#0072b2" lw 1.3 dt (6,3)
set style line  22 lt 4 lc rgb "#0072b2" lw 1.3 dt (3,2)
set style line  32 lt 6 lc rgb "#0072b2" lw 1.3 dt (2,1)
set style line  42 lt 8 lc rgb "#0072b2" lw 1.3 dt (4,3)

set style line   3 lt 1 lc rgb "#d55e00" lw 1.3
set style line 103 lt 1 lc rgb "#d55e00" lw 1.3 dt (6,3)
set style line  13 lt 2 lc rgb "#d55e00" lw 1.3 dt (6,3)
set style line  23 lt 4 lc rgb "#d55e00" lw 1.3 dt (3,2)
set style line  33 lt 6 lc rgb "#d55e00" lw 1.3 dt (2,1)
set style line  43 lt 8 lc rgb "#d55e00" lw 1.3 dt (4,3)

set style line   4 lt 1 lc rgb "#f0e442" lw 1.3
set style line 104 lt 1 lc rgb "#f0e442" lw 1.3 dt (6,3)
set style line  14 lt 2 lc rgb "#f0e442" lw 1.3 dt (6,3)
set style line  24 lt 4 lc rgb "#f0e442" lw 1.3 dt (3,2)
set style line  34 lt 6 lc rgb "#f0e442" lw 1.3 dt (2,1)
set style line  44 lt 8 lc rgb "#f0e442" lw 1.3 dt (4,3)

set style line   5 lt 1 lc rgb "#56b4e9" lw 1.3
set style line 105 lt 1 lc rgb "#56b4e9" lw 1.3 dt (6,3)
set style line  15 lt 2 lc rgb "#56b4e9" lw 1.3 dt (6,3)
set style line  25 lt 4 lc rgb "#56b4e9" lw 1.3 dt (3,2)
set style line  35 lt 6 lc rgb "#56b4e9" lw 1.3 dt (2,1)
set style line  45 lt 8 lc rgb "#56b4e9" lw 1.3 dt (4,3)

set style line   6 lt 1 lc rgb "#cc79a7" lw 1.3
set style line 106 lt 1 lc rgb "#cc79a7" lw 1.3 dt (6,3)
set style line  16 lt 2 lc rgb "#cc79a7" lw 1.3 dt (6,3)
set style line  26 lt 4 lc rgb "#cc79a7" lw 1.3 dt (3,2)
set style line  36 lt 6 lc rgb "#cc79a7" lw 1.3 dt (2,1)
set style line  46 lt 8 lc rgb "#cc79a7" lw 1.3 dt (4,3)

set style line   7 lt 1 lc rgb "#e69f00" lw 1.3
set style line 107 lt 1 lc rgb "#e69f00" lw 1.3 dt (6,3)
set style line  17 lt 2 lc rgb "#e69f00" lw 1.3 dt (6,3)
set style line  27 lt 4 lc rgb "#e69f00" lw 1.3 dt (3,2)
set style line  37 lt 6 lc rgb "#e69f00" lw 1.3 dt (2,1)
set style line  47 lt 8 lc rgb "#e69f00" lw 1.3 dt (4,3)

set style line   8 lt 1 lc rgb "black" lw 1.3
set style line 108 lt 1 lc rgb "black" lw 1.3 dt (6,3)
set style line  18 lt 2 lc rgb "black" lw 1.3 dt (6,3)
set style line  28 lt 4 lc rgb "black" lw 1.3 dt (3,2)
set style line  38 lt 6 lc rgb "black" lw 1.3 dt (2,1)
set style line  48 lt 8 lc rgb "black" lw 1.3 dt (4,3)


set style line 999 lt 1 lc rgb "gray" lw 1.3

safe(x,y,a) = (y == 0.0 ? a : x/y)

set style data histeps
set key invert



################################################################################
### Rendering of the plot titled 'total rate'
################################################################################

set multiplot
set label "total rate" font ",13" at graph 0.04, graph 1.05
set xrange [5.0000e-01:1.5000e+00]
set bmargin 0 
set tmargin 0
set xtics nomirror
set ytics nomirror
set mytics 10
set xtics auto
set key horizontal noreverse maxcols 1 width -4 
set label front 'MadGraph5\_aMC\@NLO' font "Courier,11" rotate by 90 at graph 1.02, graph 0.04

#-- rendering subhistograms 'LO|#1 and SDK0|#1 results'

set format y '10^{%T}'
set yrange [5.4525e+02:9.2845e+03]
set origin 0.0000e+00, 5.0000e-01
set size 1.0000e+00, 4.0000e-01
set mytics 10
set ytics auto
set format x ''
set logscale y
set ylabel "{/Symbol s} per bin [pb]"

plot \
sqrt(-1) ls 17 title 'NLOQJJ|#1, scale variation',\
sqrt(-1) ls 16 title 'NLOQ2J|#1, scale variation',\
sqrt(-1) ls 15 title 'NLOQJV|#1, scale variation',\
sqrt(-1) ls 14 title 'NLOQED|#1, scale variation',\
sqrt(-1) ls 13 title 'SDK1|#1, scale variation',\
sqrt(-1) ls 12 title 'SDK0|#1, scale variation',\
sqrt(-1) ls 11 title 'LO|#1, scale variation',\
'MADatNLO.HwU' index 6 using (($1+$2)/2):($3 >= 0 ? sqrt(-1) : abs($3)):4 w yerrorbar ls 107 title '',\
'MADatNLO.HwU' index 6 using (($1+$2)/2):($3 >= 0 ? sqrt(-1) : abs($3)) ls 107 title '',\
'MADatNLO.HwU' index 6 using (($1+$2)/2):($3 < 0 ? sqrt(-1) : $3):4 w yerrorbar ls 7 title '',\
'MADatNLO.HwU' index 6 using (($1+$2)/2):($3 < 0 ? sqrt(-1) : $3) ls 7 title 'NLOQJJ|#1, central value, dynamical\_scale\_choice=-1',\
'MADatNLO.HwU' index 5 using (($1+$2)/2):($3 >= 0 ? sqrt(-1) : abs($3)):4 w yerrorbar ls 106 title '',\
'MADatNLO.HwU' index 5 using (($1+$2)/2):($3 >= 0 ? sqrt(-1) : abs($3)) ls 106 title '',\
'MADatNLO.HwU' index 5 using (($1+$2)/2):($3 < 0 ? sqrt(-1) : $3):4 w yerrorbar ls 6 title '',\
'MADatNLO.HwU' index 5 using (($1+$2)/2):($3 < 0 ? sqrt(-1) : $3) ls 6 title 'NLOQ2J|#1, central value, dynamical\_scale\_choice=-1',\
'MADatNLO.HwU' index 4 using (($1+$2)/2):($3 >= 0 ? sqrt(-1) : abs($3)):4 w yerrorbar ls 105 title '',\
'MADatNLO.HwU' index 4 using (($1+$2)/2):($3 >= 0 ? sqrt(-1) : abs($3)) ls 105 title '',\
'MADatNLO.HwU' index 4 using (($1+$2)/2):($3 < 0 ? sqrt(-1) : $3):4 w yerrorbar ls 5 title '',\
'MADatNLO.HwU' index 4 using (($1+$2)/2):($3 < 0 ? sqrt(-1) : $3) ls 5 title 'NLOQJV|#1, central value, dynamical\_scale\_choice=-1',\
'MADatNLO.HwU' index 3 using (($1+$2)/2):($3 >= 0 ? sqrt(-1) : abs($3)):4 w yerrorbar ls 104 title '',\
'MADatNLO.HwU' index 3 using (($1+$2)/2):($3 >= 0 ? sqrt(-1) : abs($3)) ls 104 title '',\
'MADatNLO.HwU' index 3 using (($1+$2)/2):($3 < 0 ? sqrt(-1) : $3):4 w yerrorbar ls 4 title '',\
'MADatNLO.HwU' index 3 using (($1+$2)/2):($3 < 0 ? sqrt(-1) : $3) ls 4 title 'NLOQED|#1, central value, dynamical\_scale\_choice=-1',\
'MADatNLO.HwU' index 2 using (($1+$2)/2):($3 >= 0 ? sqrt(-1) : abs($3)):4 w yerrorbar ls 103 title '',\
'MADatNLO.HwU' index 2 using (($1+$2)/2):($3 >= 0 ? sqrt(-1) : abs($3)) ls 103 title '',\
'MADatNLO.HwU' index 2 using (($1+$2)/2):($3 < 0 ? sqrt(-1) : $3):4 w yerrorbar ls 3 title '',\
'MADatNLO.HwU' index 2 using (($1+$2)/2):($3 < 0 ? sqrt(-1) : $3) ls 3 title 'SDK1|#1, central value, dynamical\_scale\_choice=-1',\
'MADatNLO.HwU' index 1 using (($1+$2)/2):($3 >= 0 ? sqrt(-1) : abs($3)):4 w yerrorbar ls 102 title '',\
'MADatNLO.HwU' index 1 using (($1+$2)/2):($3 >= 0 ? sqrt(-1) : abs($3)) ls 102 title '',\
'MADatNLO.HwU' index 1 using (($1+$2)/2):($3 < 0 ? sqrt(-1) : $3):4 w yerrorbar ls 2 title '',\
'MADatNLO.HwU' index 1 using (($1+$2)/2):($3 < 0 ? sqrt(-1) : $3) ls 2 title 'SDK0|#1, central value, dynamical\_scale\_choice=-1',\
'MADatNLO.HwU' index 0 using (($1+$2)/2):($3 >= 0 ? sqrt(-1) : abs($3)):4 w yerrorbar ls 101 title '',\
'MADatNLO.HwU' index 0 using (($1+$2)/2):($3 >= 0 ? sqrt(-1) : abs($3)) ls 101 title '',\
'MADatNLO.HwU' index 0 using (($1+$2)/2):($3 < 0 ? sqrt(-1) : $3):4 w yerrorbar ls 1 title '',\
'MADatNLO.HwU' index 0 using (($1+$2)/2):($3 < 0 ? sqrt(-1) : $3) ls 1 title 'LO|#1, central value, dynamical\_scale\_choice=-1'
#-- rendering subhistograms 'Relative scale and PDF uncertainty'
unset label
unset format
set yrange [-3.5361e-01:3.3727e-01]
set origin 0.0000e+00, 3.5000e-01
set size 1.0000e+00, 1.5000e-01
set mytics 2
set ytics auto
set format x ''
unset logscale y
set ylabel "LO|#1 rel.unc."
set label "Relative uncertainties w.r.t. central values" font ",9" front at graph 0.03, graph 0.13
plot \
'MADatNLO.HwU' index 6 using (($1+$2)/2):(safe($7,$3,1.0)-1.0) ls 17 title '',\
'MADatNLO.HwU' index 6 using (($1+$2)/2):(safe($6,$3,1.0)-1.0) ls 17 title '',\
'MADatNLO.HwU' index 5 using (($1+$2)/2):(safe($7,$3,1.0)-1.0) ls 16 title '',\
'MADatNLO.HwU' index 5 using (($1+$2)/2):(safe($6,$3,1.0)-1.0) ls 16 title '',\
'MADatNLO.HwU' index 4 using (($1+$2)/2):(safe($7,$3,1.0)-1.0) ls 15 title '',\
'MADatNLO.HwU' index 4 using (($1+$2)/2):(safe($6,$3,1.0)-1.0) ls 15 title '',\
'MADatNLO.HwU' index 3 using (($1+$2)/2):(safe($7,$3,1.0)-1.0) ls 14 title '',\
'MADatNLO.HwU' index 3 using (($1+$2)/2):(safe($6,$3,1.0)-1.0) ls 14 title '',\
'MADatNLO.HwU' index 2 using (($1+$2)/2):(safe($7,$3,1.0)-1.0) ls 13 title '',\
'MADatNLO.HwU' index 2 using (($1+$2)/2):(safe($6,$3,1.0)-1.0) ls 13 title '',\
'MADatNLO.HwU' index 1 using (($1+$2)/2):(safe($7,$3,1.0)-1.0) ls 12 title '',\
'MADatNLO.HwU' index 1 using (($1+$2)/2):(safe($6,$3,1.0)-1.0) ls 12 title '',\
'MADatNLO.HwU' index 0 using (($1+$2)/2):(safe($7,$3,1.0)-1.0) ls 11 title '',\
'MADatNLO.HwU' index 0 using (($1+$2)/2):(safe($6,$3,1.0)-1.0) ls 11 title '',\
0.0 ls 999 title '',\
'MADatNLO.HwU' index 6 using (($1+$2)/2):(0.0):(safe($4,$3,0.0)) w yerrorbar ls 7 title '',\
'MADatNLO.HwU' index 6 using (($1+$2)/2):(safe($5,$3,1.0)-1.0) ls 7 title '',\
'MADatNLO.HwU' index 5 using (($1+$2)/2):(0.0):(safe($4,$3,0.0)) w yerrorbar ls 6 title '',\
'MADatNLO.HwU' index 5 using (($1+$2)/2):(safe($5,$3,1.0)-1.0) ls 6 title '',\
'MADatNLO.HwU' index 4 using (($1+$2)/2):(0.0):(safe($4,$3,0.0)) w yerrorbar ls 5 title '',\
'MADatNLO.HwU' index 4 using (($1+$2)/2):(safe($5,$3,1.0)-1.0) ls 5 title '',\
'MADatNLO.HwU' index 3 using (($1+$2)/2):(0.0):(safe($4,$3,0.0)) w yerrorbar ls 4 title '',\
'MADatNLO.HwU' index 3 using (($1+$2)/2):(safe($5,$3,1.0)-1.0) ls 4 title '',\
'MADatNLO.HwU' index 2 using (($1+$2)/2):(0.0):(safe($4,$3,0.0)) w yerrorbar ls 3 title '',\
'MADatNLO.HwU' index 2 using (($1+$2)/2):(safe($5,$3,1.0)-1.0) ls 3 title '',\
'MADatNLO.HwU' index 1 using (($1+$2)/2):(0.0):(safe($4,$3,0.0)) w yerrorbar ls 2 title '',\
'MADatNLO.HwU' index 1 using (($1+$2)/2):(safe($5,$3,1.0)-1.0) ls 2 title '',\
'MADatNLO.HwU' index 0 using (($1+$2)/2):(0.0):(safe($4,$3,0.0)) w yerrorbar ls 1 title '',\
'MADatNLO.HwU' index 0 using (($1+$2)/2):(safe($5,$3,1.0)-1.0) ls 1 title ''
#-- rendering subhistograms '(SDK0|#1SDK1|#1NLOQED|#1NLOQJV|#1NLOQ2J|#1NLOQJJ|#1)/(LO|#1 central value) ratio'
unset label
unset format
set yrange [-9.1963e-02:1.9520e-02]
set origin 0.0000e+00, 2.0000e-01
set size 1.0000e+00, 1.5000e-01
set mytics 2
set ytics auto
set format x
unset logscale y
set ylabel "ratio w.r.t. LO|#1"
set label "(SDK0|#1SDK1|#1NLOQED|#1NLOQJV|#1NLOQ2J|#1NLOQJJ|#1)/(LO|#1 central value)" font ",9" at graph 0.03, graph 0.13
plot \
1.0 ls 999 title '',\
'MADatNLO.HwU' index 12 using (($1+$2)/2):7 ls 17 title '',\
'MADatNLO.HwU' index 12 using (($1+$2)/2):6 ls 17 title '',\
'MADatNLO.HwU' index 11 using (($1+$2)/2):7 ls 16 title '',\
'MADatNLO.HwU' index 11 using (($1+$2)/2):6 ls 16 title '',\
'MADatNLO.HwU' index 10 using (($1+$2)/2):7 ls 15 title '',\
'MADatNLO.HwU' index 10 using (($1+$2)/2):6 ls 15 title '',\
'MADatNLO.HwU' index 9 using (($1+$2)/2):7 ls 14 title '',\
'MADatNLO.HwU' index 9 using (($1+$2)/2):6 ls 14 title '',\
'MADatNLO.HwU' index 8 using (($1+$2)/2):7 ls 13 title '',\
'MADatNLO.HwU' index 8 using (($1+$2)/2):6 ls 13 title '',\
'MADatNLO.HwU' index 7 using (($1+$2)/2):7 ls 12 title '',\
'MADatNLO.HwU' index 7 using (($1+$2)/2):6 ls 12 title '',\
'MADatNLO.HwU' index 12 using (($1+$2)/2):5 ls 7 title '',\
'MADatNLO.HwU' index 12 using (($1+$2)/2):3:4 w yerrorbar ls 7 title '',\
'MADatNLO.HwU' index 12 using (($1+$2)/2):3 ls 7 title '',\
'MADatNLO.HwU' index 11 using (($1+$2)/2):5 ls 6 title '',\
'MADatNLO.HwU' index 11 using (($1+$2)/2):3:4 w yerrorbar ls 6 title '',\
'MADatNLO.HwU' index 11 using (($1+$2)/2):3 ls 6 title '',\
'MADatNLO.HwU' index 10 using (($1+$2)/2):5 ls 5 title '',\
'MADatNLO.HwU' index 10 using (($1+$2)/2):3:4 w yerrorbar ls 5 title '',\
'MADatNLO.HwU' index 10 using (($1+$2)/2):3 ls 5 title '',\
'MADatNLO.HwU' index 9 using (($1+$2)/2):5 ls 4 title '',\
'MADatNLO.HwU' index 9 using (($1+$2)/2):3:4 w yerrorbar ls 4 title '',\
'MADatNLO.HwU' index 9 using (($1+$2)/2):3 ls 4 title '',\
'MADatNLO.HwU' index 8 using (($1+$2)/2):5 ls 3 title '',\
'MADatNLO.HwU' index 8 using (($1+$2)/2):3:4 w yerrorbar ls 3 title '',\
'MADatNLO.HwU' index 8 using (($1+$2)/2):3 ls 3 title '',\
'MADatNLO.HwU' index 7 using (($1+$2)/2):5 ls 2 title '',\
'MADatNLO.HwU' index 7 using (($1+$2)/2):3:4 w yerrorbar ls 2 title '',\
'MADatNLO.HwU' index 7 using (($1+$2)/2):3 ls 2 title ''

unset label

################################################################################

################################################################################
### Rendering of the plot titled 'w rap'
################################################################################

set multiplot
set label "w rap" font ",13" at graph 0.04, graph 1.05
set xrange [-5.0000e+00:5.0000e+00]
set bmargin 0 
set tmargin 0
set xtics nomirror
set ytics nomirror
set mytics 10
set xtics auto
set key horizontal noreverse maxcols 1 width -4 
set label front 'MadGraph5\_aMC\@NLO' font "Courier,11" rotate by 90 at graph 1.02, graph 0.04

#-- rendering subhistograms 'LO|#1 and SDK0|#1 results'

set format y '10^{%T}'
set yrange [5.4928e+00:2.2792e+02]
set origin 0.0000e+00, 5.0000e-01
set size 1.0000e+00, 4.0000e-01
set mytics 10
set ytics auto
set format x ''
set logscale y
set ylabel "{/Symbol s} per bin [pb]"

plot \
sqrt(-1) ls 17 title 'NLOQJJ|#1, scale variation',\
sqrt(-1) ls 16 title 'NLOQ2J|#1, scale variation',\
sqrt(-1) ls 15 title 'NLOQJV|#1, scale variation',\
sqrt(-1) ls 14 title 'NLOQED|#1, scale variation',\
sqrt(-1) ls 13 title 'SDK1|#1, scale variation',\
sqrt(-1) ls 12 title 'SDK0|#1, scale variation',\
sqrt(-1) ls 11 title 'LO|#1, scale variation',\
'MADatNLO.HwU' index 19 using (($1+$2)/2):($3 >= 0 ? sqrt(-1) : abs($3)):4 w yerrorbar ls 107 title '',\
'MADatNLO.HwU' index 19 using (($1+$2)/2):($3 >= 0 ? sqrt(-1) : abs($3)) ls 107 title '',\
'MADatNLO.HwU' index 19 using (($1+$2)/2):($3 < 0 ? sqrt(-1) : $3):4 w yerrorbar ls 7 title '',\
'MADatNLO.HwU' index 19 using (($1+$2)/2):($3 < 0 ? sqrt(-1) : $3) ls 7 title 'NLOQJJ|#1, central value, dynamical\_scale\_choice=-1',\
'MADatNLO.HwU' index 18 using (($1+$2)/2):($3 >= 0 ? sqrt(-1) : abs($3)):4 w yerrorbar ls 106 title '',\
'MADatNLO.HwU' index 18 using (($1+$2)/2):($3 >= 0 ? sqrt(-1) : abs($3)) ls 106 title '',\
'MADatNLO.HwU' index 18 using (($1+$2)/2):($3 < 0 ? sqrt(-1) : $3):4 w yerrorbar ls 6 title '',\
'MADatNLO.HwU' index 18 using (($1+$2)/2):($3 < 0 ? sqrt(-1) : $3) ls 6 title 'NLOQ2J|#1, central value, dynamical\_scale\_choice=-1',\
'MADatNLO.HwU' index 17 using (($1+$2)/2):($3 >= 0 ? sqrt(-1) : abs($3)):4 w yerrorbar ls 105 title '',\
'MADatNLO.HwU' index 17 using (($1+$2)/2):($3 >= 0 ? sqrt(-1) : abs($3)) ls 105 title '',\
'MADatNLO.HwU' index 17 using (($1+$2)/2):($3 < 0 ? sqrt(-1) : $3):4 w yerrorbar ls 5 title '',\
'MADatNLO.HwU' index 17 using (($1+$2)/2):($3 < 0 ? sqrt(-1) : $3) ls 5 title 'NLOQJV|#1, central value, dynamical\_scale\_choice=-1',\
'MADatNLO.HwU' index 16 using (($1+$2)/2):($3 >= 0 ? sqrt(-1) : abs($3)):4 w yerrorbar ls 104 title '',\
'MADatNLO.HwU' index 16 using (($1+$2)/2):($3 >= 0 ? sqrt(-1) : abs($3)) ls 104 title '',\
'MADatNLO.HwU' index 16 using (($1+$2)/2):($3 < 0 ? sqrt(-1) : $3):4 w yerrorbar ls 4 title '',\
'MADatNLO.HwU' index 16 using (($1+$2)/2):($3 < 0 ? sqrt(-1) : $3) ls 4 title 'NLOQED|#1, central value, dynamical\_scale\_choice=-1',\
'MADatNLO.HwU' index 15 using (($1+$2)/2):($3 >= 0 ? sqrt(-1) : abs($3)):4 w yerrorbar ls 103 title '',\
'MADatNLO.HwU' index 15 using (($1+$2)/2):($3 >= 0 ? sqrt(-1) : abs($3)) ls 103 title '',\
'MADatNLO.HwU' index 15 using (($1+$2)/2):($3 < 0 ? sqrt(-1) : $3):4 w yerrorbar ls 3 title '',\
'MADatNLO.HwU' index 15 using (($1+$2)/2):($3 < 0 ? sqrt(-1) : $3) ls 3 title 'SDK1|#1, central value, dynamical\_scale\_choice=-1',\
'MADatNLO.HwU' index 14 using (($1+$2)/2):($3 >= 0 ? sqrt(-1) : abs($3)):4 w yerrorbar ls 102 title '',\
'MADatNLO.HwU' index 14 using (($1+$2)/2):($3 >= 0 ? sqrt(-1) : abs($3)) ls 102 title '',\
'MADatNLO.HwU' index 14 using (($1+$2)/2):($3 < 0 ? sqrt(-1) : $3):4 w yerrorbar ls 2 title '',\
'MADatNLO.HwU' index 14 using (($1+$2)/2):($3 < 0 ? sqrt(-1) : $3) ls 2 title 'SDK0|#1, central value, dynamical\_scale\_choice=-1',\
'MADatNLO.HwU' index 13 using (($1+$2)/2):($3 >= 0 ? sqrt(-1) : abs($3)):4 w yerrorbar ls 101 title '',\
'MADatNLO.HwU' index 13 using (($1+$2)/2):($3 >= 0 ? sqrt(-1) : abs($3)) ls 101 title '',\
'MADatNLO.HwU' index 13 using (($1+$2)/2):($3 < 0 ? sqrt(-1) : $3):4 w yerrorbar ls 1 title '',\
'MADatNLO.HwU' index 13 using (($1+$2)/2):($3 < 0 ? sqrt(-1) : $3) ls 1 title 'LO|#1, central value, dynamical\_scale\_choice=-1'
#-- rendering subhistograms 'Relative scale and PDF uncertainty'
unset label
unset format
set yrange [-3.0447e-01:2.8647e-01]
set origin 0.0000e+00, 3.5000e-01
set size 1.0000e+00, 1.5000e-01
set mytics 2
set ytics auto
set format x ''
unset logscale y
set ylabel "LO|#1 rel.unc."
set label "Relative uncertainties w.r.t. central values" font ",9" front at graph 0.03, graph 0.13
plot \
'MADatNLO.HwU' index 19 using (($1+$2)/2):(safe($7,$3,1.0)-1.0) ls 17 title '',\
'MADatNLO.HwU' index 19 using (($1+$2)/2):(safe($6,$3,1.0)-1.0) ls 17 title '',\
'MADatNLO.HwU' index 18 using (($1+$2)/2):(safe($7,$3,1.0)-1.0) ls 16 title '',\
'MADatNLO.HwU' index 18 using (($1+$2)/2):(safe($6,$3,1.0)-1.0) ls 16 title '',\
'MADatNLO.HwU' index 17 using (($1+$2)/2):(safe($7,$3,1.0)-1.0) ls 15 title '',\
'MADatNLO.HwU' index 17 using (($1+$2)/2):(safe($6,$3,1.0)-1.0) ls 15 title '',\
'MADatNLO.HwU' index 16 using (($1+$2)/2):(safe($7,$3,1.0)-1.0) ls 14 title '',\
'MADatNLO.HwU' index 16 using (($1+$2)/2):(safe($6,$3,1.0)-1.0) ls 14 title '',\
'MADatNLO.HwU' index 15 using (($1+$2)/2):(safe($7,$3,1.0)-1.0) ls 13 title '',\
'MADatNLO.HwU' index 15 using (($1+$2)/2):(safe($6,$3,1.0)-1.0) ls 13 title '',\
'MADatNLO.HwU' index 14 using (($1+$2)/2):(safe($7,$3,1.0)-1.0) ls 12 title '',\
'MADatNLO.HwU' index 14 using (($1+$2)/2):(safe($6,$3,1.0)-1.0) ls 12 title '',\
'MADatNLO.HwU' index 13 using (($1+$2)/2):(safe($7,$3,1.0)-1.0) ls 11 title '',\
'MADatNLO.HwU' index 13 using (($1+$2)/2):(safe($6,$3,1.0)-1.0) ls 11 title '',\
0.0 ls 999 title '',\
'MADatNLO.HwU' index 19 using (($1+$2)/2):(0.0):(safe($4,$3,0.0)) w yerrorbar ls 7 title '',\
'MADatNLO.HwU' index 19 using (($1+$2)/2):(safe($5,$3,1.0)-1.0) ls 7 title '',\
'MADatNLO.HwU' index 18 using (($1+$2)/2):(0.0):(safe($4,$3,0.0)) w yerrorbar ls 6 title '',\
'MADatNLO.HwU' index 18 using (($1+$2)/2):(safe($5,$3,1.0)-1.0) ls 6 title '',\
'MADatNLO.HwU' index 17 using (($1+$2)/2):(0.0):(safe($4,$3,0.0)) w yerrorbar ls 5 title '',\
'MADatNLO.HwU' index 17 using (($1+$2)/2):(safe($5,$3,1.0)-1.0) ls 5 title '',\
'MADatNLO.HwU' index 16 using (($1+$2)/2):(0.0):(safe($4,$3,0.0)) w yerrorbar ls 4 title '',\
'MADatNLO.HwU' index 16 using (($1+$2)/2):(safe($5,$3,1.0)-1.0) ls 4 title '',\
'MADatNLO.HwU' index 15 using (($1+$2)/2):(0.0):(safe($4,$3,0.0)) w yerrorbar ls 3 title '',\
'MADatNLO.HwU' index 15 using (($1+$2)/2):(safe($5,$3,1.0)-1.0) ls 3 title '',\
'MADatNLO.HwU' index 14 using (($1+$2)/2):(0.0):(safe($4,$3,0.0)) w yerrorbar ls 2 title '',\
'MADatNLO.HwU' index 14 using (($1+$2)/2):(safe($5,$3,1.0)-1.0) ls 2 title '',\
'MADatNLO.HwU' index 13 using (($1+$2)/2):(0.0):(safe($4,$3,0.0)) w yerrorbar ls 1 title '',\
'MADatNLO.HwU' index 13 using (($1+$2)/2):(safe($5,$3,1.0)-1.0) ls 1 title ''
#-- rendering subhistograms '(SDK0|#1SDK1|#1NLOQED|#1NLOQJV|#1NLOQ2J|#1NLOQJJ|#1)/(LO|#1 central value) ratio'
unset label
unset format
set yrange [-1.1246e-01:6.5102e-02]
set origin 0.0000e+00, 2.0000e-01
set size 1.0000e+00, 1.5000e-01
set mytics 2
set ytics auto
set format x
unset logscale y
set ylabel "ratio w.r.t. LO|#1"
set label "(SDK0|#1SDK1|#1NLOQED|#1NLOQJV|#1NLOQ2J|#1NLOQJJ|#1)/(LO|#1 central value)" font ",9" at graph 0.03, graph 0.13
plot \
1.0 ls 999 title '',\
'MADatNLO.HwU' index 25 using (($1+$2)/2):7 ls 17 title '',\
'MADatNLO.HwU' index 25 using (($1+$2)/2):6 ls 17 title '',\
'MADatNLO.HwU' index 24 using (($1+$2)/2):7 ls 16 title '',\
'MADatNLO.HwU' index 24 using (($1+$2)/2):6 ls 16 title '',\
'MADatNLO.HwU' index 23 using (($1+$2)/2):7 ls 15 title '',\
'MADatNLO.HwU' index 23 using (($1+$2)/2):6 ls 15 title '',\
'MADatNLO.HwU' index 22 using (($1+$2)/2):7 ls 14 title '',\
'MADatNLO.HwU' index 22 using (($1+$2)/2):6 ls 14 title '',\
'MADatNLO.HwU' index 21 using (($1+$2)/2):7 ls 13 title '',\
'MADatNLO.HwU' index 21 using (($1+$2)/2):6 ls 13 title '',\
'MADatNLO.HwU' index 20 using (($1+$2)/2):7 ls 12 title '',\
'MADatNLO.HwU' index 20 using (($1+$2)/2):6 ls 12 title '',\
'MADatNLO.HwU' index 25 using (($1+$2)/2):5 ls 7 title '',\
'MADatNLO.HwU' index 25 using (($1+$2)/2):3:4 w yerrorbar ls 7 title '',\
'MADatNLO.HwU' index 25 using (($1+$2)/2):3 ls 7 title '',\
'MADatNLO.HwU' index 24 using (($1+$2)/2):5 ls 6 title '',\
'MADatNLO.HwU' index 24 using (($1+$2)/2):3:4 w yerrorbar ls 6 title '',\
'MADatNLO.HwU' index 24 using (($1+$2)/2):3 ls 6 title '',\
'MADatNLO.HwU' index 23 using (($1+$2)/2):5 ls 5 title '',\
'MADatNLO.HwU' index 23 using (($1+$2)/2):3:4 w yerrorbar ls 5 title '',\
'MADatNLO.HwU' index 23 using (($1+$2)/2):3 ls 5 title '',\
'MADatNLO.HwU' index 22 using (($1+$2)/2):5 ls 4 title '',\
'MADatNLO.HwU' index 22 using (($1+$2)/2):3:4 w yerrorbar ls 4 title '',\
'MADatNLO.HwU' index 22 using (($1+$2)/2):3 ls 4 title '',\
'MADatNLO.HwU' index 21 using (($1+$2)/2):5 ls 3 title '',\
'MADatNLO.HwU' index 21 using (($1+$2)/2):3:4 w yerrorbar ls 3 title '',\
'MADatNLO.HwU' index 21 using (($1+$2)/2):3 ls 3 title '',\
'MADatNLO.HwU' index 20 using (($1+$2)/2):5 ls 2 title '',\
'MADatNLO.HwU' index 20 using (($1+$2)/2):3:4 w yerrorbar ls 2 title '',\
'MADatNLO.HwU' index 20 using (($1+$2)/2):3 ls 2 title ''

unset label

################################################################################

################################################################################
### Rendering of the plot titled 'z rap'
################################################################################

set multiplot
set label "z rap" font ",13" at graph 0.04, graph 1.05
set xrange [-5.0000e+00:5.0000e+00]
set bmargin 0 
set tmargin 0
set xtics nomirror
set ytics nomirror
set mytics 10
set xtics auto
set key horizontal noreverse maxcols 1 width -4 
set label front 'MadGraph5\_aMC\@NLO' font "Courier,11" rotate by 90 at graph 1.02, graph 0.04

#-- rendering subhistograms 'LO|#1 and SDK0|#1 results'

set format y '10^{%T}'
set yrange [4.2242e+00:2.3618e+02]
set origin 0.0000e+00, 5.0000e-01
set size 1.0000e+00, 4.0000e-01
set mytics 10
set ytics auto
set format x ''
set logscale y
set ylabel "{/Symbol s} per bin [pb]"

plot \
sqrt(-1) ls 17 title 'NLOQJJ|#1, scale variation',\
sqrt(-1) ls 16 title 'NLOQ2J|#1, scale variation',\
sqrt(-1) ls 15 title 'NLOQJV|#1, scale variation',\
sqrt(-1) ls 14 title 'NLOQED|#1, scale variation',\
sqrt(-1) ls 13 title 'SDK1|#1, scale variation',\
sqrt(-1) ls 12 title 'SDK0|#1, scale variation',\
sqrt(-1) ls 11 title 'LO|#1, scale variation',\
'MADatNLO.HwU' index 32 using (($1+$2)/2):($3 >= 0 ? sqrt(-1) : abs($3)):4 w yerrorbar ls 107 title '',\
'MADatNLO.HwU' index 32 using (($1+$2)/2):($3 >= 0 ? sqrt(-1) : abs($3)) ls 107 title '',\
'MADatNLO.HwU' index 32 using (($1+$2)/2):($3 < 0 ? sqrt(-1) : $3):4 w yerrorbar ls 7 title '',\
'MADatNLO.HwU' index 32 using (($1+$2)/2):($3 < 0 ? sqrt(-1) : $3) ls 7 title 'NLOQJJ|#1, central value, dynamical\_scale\_choice=-1',\
'MADatNLO.HwU' index 31 using (($1+$2)/2):($3 >= 0 ? sqrt(-1) : abs($3)):4 w yerrorbar ls 106 title '',\
'MADatNLO.HwU' index 31 using (($1+$2)/2):($3 >= 0 ? sqrt(-1) : abs($3)) ls 106 title '',\
'MADatNLO.HwU' index 31 using (($1+$2)/2):($3 < 0 ? sqrt(-1) : $3):4 w yerrorbar ls 6 title '',\
'MADatNLO.HwU' index 31 using (($1+$2)/2):($3 < 0 ? sqrt(-1) : $3) ls 6 title 'NLOQ2J|#1, central value, dynamical\_scale\_choice=-1',\
'MADatNLO.HwU' index 30 using (($1+$2)/2):($3 >= 0 ? sqrt(-1) : abs($3)):4 w yerrorbar ls 105 title '',\
'MADatNLO.HwU' index 30 using (($1+$2)/2):($3 >= 0 ? sqrt(-1) : abs($3)) ls 105 title '',\
'MADatNLO.HwU' index 30 using (($1+$2)/2):($3 < 0 ? sqrt(-1) : $3):4 w yerrorbar ls 5 title '',\
'MADatNLO.HwU' index 30 using (($1+$2)/2):($3 < 0 ? sqrt(-1) : $3) ls 5 title 'NLOQJV|#1, central value, dynamical\_scale\_choice=-1',\
'MADatNLO.HwU' index 29 using (($1+$2)/2):($3 >= 0 ? sqrt(-1) : abs($3)):4 w yerrorbar ls 104 title '',\
'MADatNLO.HwU' index 29 using (($1+$2)/2):($3 >= 0 ? sqrt(-1) : abs($3)) ls 104 title '',\
'MADatNLO.HwU' index 29 using (($1+$2)/2):($3 < 0 ? sqrt(-1) : $3):4 w yerrorbar ls 4 title '',\
'MADatNLO.HwU' index 29 using (($1+$2)/2):($3 < 0 ? sqrt(-1) : $3) ls 4 title 'NLOQED|#1, central value, dynamical\_scale\_choice=-1',\
'MADatNLO.HwU' index 28 using (($1+$2)/2):($3 >= 0 ? sqrt(-1) : abs($3)):4 w yerrorbar ls 103 title '',\
'MADatNLO.HwU' index 28 using (($1+$2)/2):($3 >= 0 ? sqrt(-1) : abs($3)) ls 103 title '',\
'MADatNLO.HwU' index 28 using (($1+$2)/2):($3 < 0 ? sqrt(-1) : $3):4 w yerrorbar ls 3 title '',\
'MADatNLO.HwU' index 28 using (($1+$2)/2):($3 < 0 ? sqrt(-1) : $3) ls 3 title 'SDK1|#1, central value, dynamical\_scale\_choice=-1',\
'MADatNLO.HwU' index 27 using (($1+$2)/2):($3 >= 0 ? sqrt(-1) : abs($3)):4 w yerrorbar ls 102 title '',\
'MADatNLO.HwU' index 27 using (($1+$2)/2):($3 >= 0 ? sqrt(-1) : abs($3)) ls 102 title '',\
'MADatNLO.HwU' index 27 using (($1+$2)/2):($3 < 0 ? sqrt(-1) : $3):4 w yerrorbar ls 2 title '',\
'MADatNLO.HwU' index 27 using (($1+$2)/2):($3 < 0 ? sqrt(-1) : $3) ls 2 title 'SDK0|#1, central value, dynamical\_scale\_choice=-1',\
'MADatNLO.HwU' index 26 using (($1+$2)/2):($3 >= 0 ? sqrt(-1) : abs($3)):4 w yerrorbar ls 101 title '',\
'MADatNLO.HwU' index 26 using (($1+$2)/2):($3 >= 0 ? sqrt(-1) : abs($3)) ls 101 title '',\
'MADatNLO.HwU' index 26 using (($1+$2)/2):($3 < 0 ? sqrt(-1) : $3):4 w yerrorbar ls 1 title '',\
'MADatNLO.HwU' index 26 using (($1+$2)/2):($3 < 0 ? sqrt(-1) : $3) ls 1 title 'LO|#1, central value, dynamical\_scale\_choice=-1'
#-- rendering subhistograms 'Relative scale and PDF uncertainty'
unset label
unset format
set yrange [-2.6754e-01:2.5191e-01]
set origin 0.0000e+00, 3.5000e-01
set size 1.0000e+00, 1.5000e-01
set mytics 2
set ytics auto
set format x ''
unset logscale y
set ylabel "LO|#1 rel.unc."
set label "Relative uncertainties w.r.t. central values" font ",9" front at graph 0.03, graph 0.13
plot \
'MADatNLO.HwU' index 32 using (($1+$2)/2):(safe($7,$3,1.0)-1.0) ls 17 title '',\
'MADatNLO.HwU' index 32 using (($1+$2)/2):(safe($6,$3,1.0)-1.0) ls 17 title '',\
'MADatNLO.HwU' index 31 using (($1+$2)/2):(safe($7,$3,1.0)-1.0) ls 16 title '',\
'MADatNLO.HwU' index 31 using (($1+$2)/2):(safe($6,$3,1.0)-1.0) ls 16 title '',\
'MADatNLO.HwU' index 30 using (($1+$2)/2):(safe($7,$3,1.0)-1.0) ls 15 title '',\
'MADatNLO.HwU' index 30 using (($1+$2)/2):(safe($6,$3,1.0)-1.0) ls 15 title '',\
'MADatNLO.HwU' index 29 using (($1+$2)/2):(safe($7,$3,1.0)-1.0) ls 14 title '',\
'MADatNLO.HwU' index 29 using (($1+$2)/2):(safe($6,$3,1.0)-1.0) ls 14 title '',\
'MADatNLO.HwU' index 28 using (($1+$2)/2):(safe($7,$3,1.0)-1.0) ls 13 title '',\
'MADatNLO.HwU' index 28 using (($1+$2)/2):(safe($6,$3,1.0)-1.0) ls 13 title '',\
'MADatNLO.HwU' index 27 using (($1+$2)/2):(safe($7,$3,1.0)-1.0) ls 12 title '',\
'MADatNLO.HwU' index 27 using (($1+$2)/2):(safe($6,$3,1.0)-1.0) ls 12 title '',\
'MADatNLO.HwU' index 26 using (($1+$2)/2):(safe($7,$3,1.0)-1.0) ls 11 title '',\
'MADatNLO.HwU' index 26 using (($1+$2)/2):(safe($6,$3,1.0)-1.0) ls 11 title '',\
0.0 ls 999 title '',\
'MADatNLO.HwU' index 32 using (($1+$2)/2):(0.0):(safe($4,$3,0.0)) w yerrorbar ls 7 title '',\
'MADatNLO.HwU' index 32 using (($1+$2)/2):(safe($5,$3,1.0)-1.0) ls 7 title '',\
'MADatNLO.HwU' index 31 using (($1+$2)/2):(0.0):(safe($4,$3,0.0)) w yerrorbar ls 6 title '',\
'MADatNLO.HwU' index 31 using (($1+$2)/2):(safe($5,$3,1.0)-1.0) ls 6 title '',\
'MADatNLO.HwU' index 30 using (($1+$2)/2):(0.0):(safe($4,$3,0.0)) w yerrorbar ls 5 title '',\
'MADatNLO.HwU' index 30 using (($1+$2)/2):(safe($5,$3,1.0)-1.0) ls 5 title '',\
'MADatNLO.HwU' index 29 using (($1+$2)/2):(0.0):(safe($4,$3,0.0)) w yerrorbar ls 4 title '',\
'MADatNLO.HwU' index 29 using (($1+$2)/2):(safe($5,$3,1.0)-1.0) ls 4 title '',\
'MADatNLO.HwU' index 28 using (($1+$2)/2):(0.0):(safe($4,$3,0.0)) w yerrorbar ls 3 title '',\
'MADatNLO.HwU' index 28 using (($1+$2)/2):(safe($5,$3,1.0)-1.0) ls 3 title '',\
'MADatNLO.HwU' index 27 using (($1+$2)/2):(0.0):(safe($4,$3,0.0)) w yerrorbar ls 2 title '',\
'MADatNLO.HwU' index 27 using (($1+$2)/2):(safe($5,$3,1.0)-1.0) ls 2 title '',\
'MADatNLO.HwU' index 26 using (($1+$2)/2):(0.0):(safe($4,$3,0.0)) w yerrorbar ls 1 title '',\
'MADatNLO.HwU' index 26 using (($1+$2)/2):(safe($5,$3,1.0)-1.0) ls 1 title ''
#-- rendering subhistograms '(SDK0|#1SDK1|#1NLOQED|#1NLOQJV|#1NLOQ2J|#1NLOQJJ|#1)/(LO|#1 central value) ratio'
unset label
unset format
set yrange [-1.0404e-01:6.4865e-02]
set origin 0.0000e+00, 2.0000e-01
set size 1.0000e+00, 1.5000e-01
set mytics 2
set ytics auto
set format x
unset logscale y
set ylabel "ratio w.r.t. LO|#1"
set label "(SDK0|#1SDK1|#1NLOQED|#1NLOQJV|#1NLOQ2J|#1NLOQJJ|#1)/(LO|#1 central value)" font ",9" at graph 0.03, graph 0.13
plot \
1.0 ls 999 title '',\
'MADatNLO.HwU' index 38 using (($1+$2)/2):7 ls 17 title '',\
'MADatNLO.HwU' index 38 using (($1+$2)/2):6 ls 17 title '',\
'MADatNLO.HwU' index 37 using (($1+$2)/2):7 ls 16 title '',\
'MADatNLO.HwU' index 37 using (($1+$2)/2):6 ls 16 title '',\
'MADatNLO.HwU' index 36 using (($1+$2)/2):7 ls 15 title '',\
'MADatNLO.HwU' index 36 using (($1+$2)/2):6 ls 15 title '',\
'MADatNLO.HwU' index 35 using (($1+$2)/2):7 ls 14 title '',\
'MADatNLO.HwU' index 35 using (($1+$2)/2):6 ls 14 title '',\
'MADatNLO.HwU' index 34 using (($1+$2)/2):7 ls 13 title '',\
'MADatNLO.HwU' index 34 using (($1+$2)/2):6 ls 13 title '',\
'MADatNLO.HwU' index 33 using (($1+$2)/2):7 ls 12 title '',\
'MADatNLO.HwU' index 33 using (($1+$2)/2):6 ls 12 title '',\
'MADatNLO.HwU' index 38 using (($1+$2)/2):5 ls 7 title '',\
'MADatNLO.HwU' index 38 using (($1+$2)/2):3:4 w yerrorbar ls 7 title '',\
'MADatNLO.HwU' index 38 using (($1+$2)/2):3 ls 7 title '',\
'MADatNLO.HwU' index 37 using (($1+$2)/2):5 ls 6 title '',\
'MADatNLO.HwU' index 37 using (($1+$2)/2):3:4 w yerrorbar ls 6 title '',\
'MADatNLO.HwU' index 37 using (($1+$2)/2):3 ls 6 title '',\
'MADatNLO.HwU' index 36 using (($1+$2)/2):5 ls 5 title '',\
'MADatNLO.HwU' index 36 using (($1+$2)/2):3:4 w yerrorbar ls 5 title '',\
'MADatNLO.HwU' index 36 using (($1+$2)/2):3 ls 5 title '',\
'MADatNLO.HwU' index 35 using (($1+$2)/2):5 ls 4 title '',\
'MADatNLO.HwU' index 35 using (($1+$2)/2):3:4 w yerrorbar ls 4 title '',\
'MADatNLO.HwU' index 35 using (($1+$2)/2):3 ls 4 title '',\
'MADatNLO.HwU' index 34 using (($1+$2)/2):5 ls 3 title '',\
'MADatNLO.HwU' index 34 using (($1+$2)/2):3:4 w yerrorbar ls 3 title '',\
'MADatNLO.HwU' index 34 using (($1+$2)/2):3 ls 3 title '',\
'MADatNLO.HwU' index 33 using (($1+$2)/2):5 ls 2 title '',\
'MADatNLO.HwU' index 33 using (($1+$2)/2):3:4 w yerrorbar ls 2 title '',\
'MADatNLO.HwU' index 33 using (($1+$2)/2):3 ls 2 title ''

unset label

################################################################################

################################################################################
### Rendering of the plot titled 'w-z pair rap'
################################################################################

set multiplot
set label "w-z pair rap" font ",13" at graph 0.04, graph 1.05
set xrange [-3.0000e+00:3.0000e+00]
set bmargin 0 
set tmargin 0
set xtics nomirror
set ytics nomirror
set mytics 10
set xtics auto
set key horizontal noreverse maxcols 1 width -4 
set label front 'MadGraph5\_aMC\@NLO' font "Courier,11" rotate by 90 at graph 1.02, graph 0.04

#-- rendering subhistograms 'LO|#1 and SDK0|#1 results'

set format y '10^{%T}'
set yrange [5.3679e+00:1.1931e+02]
set origin 0.0000e+00, 5.0000e-01
set size 1.0000e+00, 4.0000e-01
set mytics 10
set ytics auto
set format x ''
set logscale y
set ylabel "{/Symbol s} per bin [pb]"

plot \
sqrt(-1) ls 17 title 'NLOQJJ|#1, scale variation',\
sqrt(-1) ls 16 title 'NLOQ2J|#1, scale variation',\
sqrt(-1) ls 15 title 'NLOQJV|#1, scale variation',\
sqrt(-1) ls 14 title 'NLOQED|#1, scale variation',\
sqrt(-1) ls 13 title 'SDK1|#1, scale variation',\
sqrt(-1) ls 12 title 'SDK0|#1, scale variation',\
sqrt(-1) ls 11 title 'LO|#1, scale variation',\
'MADatNLO.HwU' index 45 using (($1+$2)/2):($3 >= 0 ? sqrt(-1) : abs($3)):4 w yerrorbar ls 107 title '',\
'MADatNLO.HwU' index 45 using (($1+$2)/2):($3 >= 0 ? sqrt(-1) : abs($3)) ls 107 title '',\
'MADatNLO.HwU' index 45 using (($1+$2)/2):($3 < 0 ? sqrt(-1) : $3):4 w yerrorbar ls 7 title '',\
'MADatNLO.HwU' index 45 using (($1+$2)/2):($3 < 0 ? sqrt(-1) : $3) ls 7 title 'NLOQJJ|#1, central value, dynamical\_scale\_choice=-1',\
'MADatNLO.HwU' index 44 using (($1+$2)/2):($3 >= 0 ? sqrt(-1) : abs($3)):4 w yerrorbar ls 106 title '',\
'MADatNLO.HwU' index 44 using (($1+$2)/2):($3 >= 0 ? sqrt(-1) : abs($3)) ls 106 title '',\
'MADatNLO.HwU' index 44 using (($1+$2)/2):($3 < 0 ? sqrt(-1) : $3):4 w yerrorbar ls 6 title '',\
'MADatNLO.HwU' index 44 using (($1+$2)/2):($3 < 0 ? sqrt(-1) : $3) ls 6 title 'NLOQ2J|#1, central value, dynamical\_scale\_choice=-1',\
'MADatNLO.HwU' index 43 using (($1+$2)/2):($3 >= 0 ? sqrt(-1) : abs($3)):4 w yerrorbar ls 105 title '',\
'MADatNLO.HwU' index 43 using (($1+$2)/2):($3 >= 0 ? sqrt(-1) : abs($3)) ls 105 title '',\
'MADatNLO.HwU' index 43 using (($1+$2)/2):($3 < 0 ? sqrt(-1) : $3):4 w yerrorbar ls 5 title '',\
'MADatNLO.HwU' index 43 using (($1+$2)/2):($3 < 0 ? sqrt(-1) : $3) ls 5 title 'NLOQJV|#1, central value, dynamical\_scale\_choice=-1',\
'MADatNLO.HwU' index 42 using (($1+$2)/2):($3 >= 0 ? sqrt(-1) : abs($3)):4 w yerrorbar ls 104 title '',\
'MADatNLO.HwU' index 42 using (($1+$2)/2):($3 >= 0 ? sqrt(-1) : abs($3)) ls 104 title '',\
'MADatNLO.HwU' index 42 using (($1+$2)/2):($3 < 0 ? sqrt(-1) : $3):4 w yerrorbar ls 4 title '',\
'MADatNLO.HwU' index 42 using (($1+$2)/2):($3 < 0 ? sqrt(-1) : $3) ls 4 title 'NLOQED|#1, central value, dynamical\_scale\_choice=-1',\
'MADatNLO.HwU' index 41 using (($1+$2)/2):($3 >= 0 ? sqrt(-1) : abs($3)):4 w yerrorbar ls 103 title '',\
'MADatNLO.HwU' index 41 using (($1+$2)/2):($3 >= 0 ? sqrt(-1) : abs($3)) ls 103 title '',\
'MADatNLO.HwU' index 41 using (($1+$2)/2):($3 < 0 ? sqrt(-1) : $3):4 w yerrorbar ls 3 title '',\
'MADatNLO.HwU' index 41 using (($1+$2)/2):($3 < 0 ? sqrt(-1) : $3) ls 3 title 'SDK1|#1, central value, dynamical\_scale\_choice=-1',\
'MADatNLO.HwU' index 40 using (($1+$2)/2):($3 >= 0 ? sqrt(-1) : abs($3)):4 w yerrorbar ls 102 title '',\
'MADatNLO.HwU' index 40 using (($1+$2)/2):($3 >= 0 ? sqrt(-1) : abs($3)) ls 102 title '',\
'MADatNLO.HwU' index 40 using (($1+$2)/2):($3 < 0 ? sqrt(-1) : $3):4 w yerrorbar ls 2 title '',\
'MADatNLO.HwU' index 40 using (($1+$2)/2):($3 < 0 ? sqrt(-1) : $3) ls 2 title 'SDK0|#1, central value, dynamical\_scale\_choice=-1',\
'MADatNLO.HwU' index 39 using (($1+$2)/2):($3 >= 0 ? sqrt(-1) : abs($3)):4 w yerrorbar ls 101 title '',\
'MADatNLO.HwU' index 39 using (($1+$2)/2):($3 >= 0 ? sqrt(-1) : abs($3)) ls 101 title '',\
'MADatNLO.HwU' index 39 using (($1+$2)/2):($3 < 0 ? sqrt(-1) : $3):4 w yerrorbar ls 1 title '',\
'MADatNLO.HwU' index 39 using (($1+$2)/2):($3 < 0 ? sqrt(-1) : $3) ls 1 title 'LO|#1, central value, dynamical\_scale\_choice=-1'
#-- rendering subhistograms 'Relative scale and PDF uncertainty'
unset label
unset format
set yrange [-4.9262e-01:4.7857e-01]
set origin 0.0000e+00, 3.5000e-01
set size 1.0000e+00, 1.5000e-01
set mytics 2
set ytics auto
set format x ''
unset logscale y
set ylabel "LO|#1 rel.unc."
set label "Relative uncertainties w.r.t. central values" font ",9" front at graph 0.03, graph 0.13
plot \
'MADatNLO.HwU' index 45 using (($1+$2)/2):(safe($7,$3,1.0)-1.0) ls 17 title '',\
'MADatNLO.HwU' index 45 using (($1+$2)/2):(safe($6,$3,1.0)-1.0) ls 17 title '',\
'MADatNLO.HwU' index 44 using (($1+$2)/2):(safe($7,$3,1.0)-1.0) ls 16 title '',\
'MADatNLO.HwU' index 44 using (($1+$2)/2):(safe($6,$3,1.0)-1.0) ls 16 title '',\
'MADatNLO.HwU' index 43 using (($1+$2)/2):(safe($7,$3,1.0)-1.0) ls 15 title '',\
'MADatNLO.HwU' index 43 using (($1+$2)/2):(safe($6,$3,1.0)-1.0) ls 15 title '',\
'MADatNLO.HwU' index 42 using (($1+$2)/2):(safe($7,$3,1.0)-1.0) ls 14 title '',\
'MADatNLO.HwU' index 42 using (($1+$2)/2):(safe($6,$3,1.0)-1.0) ls 14 title '',\
'MADatNLO.HwU' index 41 using (($1+$2)/2):(safe($7,$3,1.0)-1.0) ls 13 title '',\
'MADatNLO.HwU' index 41 using (($1+$2)/2):(safe($6,$3,1.0)-1.0) ls 13 title '',\
'MADatNLO.HwU' index 40 using (($1+$2)/2):(safe($7,$3,1.0)-1.0) ls 12 title '',\
'MADatNLO.HwU' index 40 using (($1+$2)/2):(safe($6,$3,1.0)-1.0) ls 12 title '',\
'MADatNLO.HwU' index 39 using (($1+$2)/2):(safe($7,$3,1.0)-1.0) ls 11 title '',\
'MADatNLO.HwU' index 39 using (($1+$2)/2):(safe($6,$3,1.0)-1.0) ls 11 title '',\
0.0 ls 999 title '',\
'MADatNLO.HwU' index 45 using (($1+$2)/2):(0.0):(safe($4,$3,0.0)) w yerrorbar ls 7 title '',\
'MADatNLO.HwU' index 45 using (($1+$2)/2):(safe($5,$3,1.0)-1.0) ls 7 title '',\
'MADatNLO.HwU' index 44 using (($1+$2)/2):(0.0):(safe($4,$3,0.0)) w yerrorbar ls 6 title '',\
'MADatNLO.HwU' index 44 using (($1+$2)/2):(safe($5,$3,1.0)-1.0) ls 6 title '',\
'MADatNLO.HwU' index 43 using (($1+$2)/2):(0.0):(safe($4,$3,0.0)) w yerrorbar ls 5 title '',\
'MADatNLO.HwU' index 43 using (($1+$2)/2):(safe($5,$3,1.0)-1.0) ls 5 title '',\
'MADatNLO.HwU' index 42 using (($1+$2)/2):(0.0):(safe($4,$3,0.0)) w yerrorbar ls 4 title '',\
'MADatNLO.HwU' index 42 using (($1+$2)/2):(safe($5,$3,1.0)-1.0) ls 4 title '',\
'MADatNLO.HwU' index 41 using (($1+$2)/2):(0.0):(safe($4,$3,0.0)) w yerrorbar ls 3 title '',\
'MADatNLO.HwU' index 41 using (($1+$2)/2):(safe($5,$3,1.0)-1.0) ls 3 title '',\
'MADatNLO.HwU' index 40 using (($1+$2)/2):(0.0):(safe($4,$3,0.0)) w yerrorbar ls 2 title '',\
'MADatNLO.HwU' index 40 using (($1+$2)/2):(safe($5,$3,1.0)-1.0) ls 2 title '',\
'MADatNLO.HwU' index 39 using (($1+$2)/2):(0.0):(safe($4,$3,0.0)) w yerrorbar ls 1 title '',\
'MADatNLO.HwU' index 39 using (($1+$2)/2):(safe($5,$3,1.0)-1.0) ls 1 title ''
#-- rendering subhistograms '(SDK0|#1SDK1|#1NLOQED|#1NLOQJV|#1NLOQ2J|#1NLOQJJ|#1)/(LO|#1 central value) ratio'
unset label
unset format
set yrange [-9.5680e-02:2.0046e-02]
set origin 0.0000e+00, 2.0000e-01
set size 1.0000e+00, 1.5000e-01
set mytics 2
set ytics auto
set format x
unset logscale y
set ylabel "ratio w.r.t. LO|#1"
set label "(SDK0|#1SDK1|#1NLOQED|#1NLOQJV|#1NLOQ2J|#1NLOQJJ|#1)/(LO|#1 central value)" font ",9" at graph 0.03, graph 0.13
plot \
1.0 ls 999 title '',\
'MADatNLO.HwU' index 51 using (($1+$2)/2):7 ls 17 title '',\
'MADatNLO.HwU' index 51 using (($1+$2)/2):6 ls 17 title '',\
'MADatNLO.HwU' index 50 using (($1+$2)/2):7 ls 16 title '',\
'MADatNLO.HwU' index 50 using (($1+$2)/2):6 ls 16 title '',\
'MADatNLO.HwU' index 49 using (($1+$2)/2):7 ls 15 title '',\
'MADatNLO.HwU' index 49 using (($1+$2)/2):6 ls 15 title '',\
'MADatNLO.HwU' index 48 using (($1+$2)/2):7 ls 14 title '',\
'MADatNLO.HwU' index 48 using (($1+$2)/2):6 ls 14 title '',\
'MADatNLO.HwU' index 47 using (($1+$2)/2):7 ls 13 title '',\
'MADatNLO.HwU' index 47 using (($1+$2)/2):6 ls 13 title '',\
'MADatNLO.HwU' index 46 using (($1+$2)/2):7 ls 12 title '',\
'MADatNLO.HwU' index 46 using (($1+$2)/2):6 ls 12 title '',\
'MADatNLO.HwU' index 51 using (($1+$2)/2):5 ls 7 title '',\
'MADatNLO.HwU' index 51 using (($1+$2)/2):3:4 w yerrorbar ls 7 title '',\
'MADatNLO.HwU' index 51 using (($1+$2)/2):3 ls 7 title '',\
'MADatNLO.HwU' index 50 using (($1+$2)/2):5 ls 6 title '',\
'MADatNLO.HwU' index 50 using (($1+$2)/2):3:4 w yerrorbar ls 6 title '',\
'MADatNLO.HwU' index 50 using (($1+$2)/2):3 ls 6 title '',\
'MADatNLO.HwU' index 49 using (($1+$2)/2):5 ls 5 title '',\
'MADatNLO.HwU' index 49 using (($1+$2)/2):3:4 w yerrorbar ls 5 title '',\
'MADatNLO.HwU' index 49 using (($1+$2)/2):3 ls 5 title '',\
'MADatNLO.HwU' index 48 using (($1+$2)/2):5 ls 4 title '',\
'MADatNLO.HwU' index 48 using (($1+$2)/2):3:4 w yerrorbar ls 4 title '',\
'MADatNLO.HwU' index 48 using (($1+$2)/2):3 ls 4 title '',\
'MADatNLO.HwU' index 47 using (($1+$2)/2):5 ls 3 title '',\
'MADatNLO.HwU' index 47 using (($1+$2)/2):3:4 w yerrorbar ls 3 title '',\
'MADatNLO.HwU' index 47 using (($1+$2)/2):3 ls 3 title '',\
'MADatNLO.HwU' index 46 using (($1+$2)/2):5 ls 2 title '',\
'MADatNLO.HwU' index 46 using (($1+$2)/2):3:4 w yerrorbar ls 2 title '',\
'MADatNLO.HwU' index 46 using (($1+$2)/2):3 ls 2 title ''

unset label

################################################################################

################################################################################
### Rendering of the plot titled 'log10 m w-z'
################################################################################

set multiplot
set label "log10 m w-z" font ",13" at graph 0.04, graph 1.05
set xrange [2.2000e+00:5.0000e+00]
set bmargin 0 
set tmargin 0
set xtics nomirror
set ytics nomirror
set mytics 10
set xtics auto
set key horizontal noreverse maxcols 1 width -4 
set label front 'MadGraph5\_aMC\@NLO' font "Courier,11" rotate by 90 at graph 1.02, graph 0.04

#-- rendering subhistograms 'LO|#1 and SDK0|#1 results'

set format y '10^{%T}'
set yrange [1.9785e-13:2.2844e+03]
set origin 0.0000e+00, 5.0000e-01
set size 1.0000e+00, 4.0000e-01
set mytics 10
set ytics auto
set format x ''
set logscale y
set ylabel "{/Symbol s} per bin [pb]"

plot \
sqrt(-1) ls 17 title 'NLOQJJ|#1, scale variation',\
sqrt(-1) ls 16 title 'NLOQ2J|#1, scale variation',\
sqrt(-1) ls 15 title 'NLOQJV|#1, scale variation',\
sqrt(-1) ls 14 title 'NLOQED|#1, scale variation',\
sqrt(-1) ls 13 title 'SDK1|#1, scale variation',\
sqrt(-1) ls 12 title 'SDK0|#1, scale variation',\
sqrt(-1) ls 11 title 'LO|#1, scale variation',\
'MADatNLO.HwU' index 58 using (($1+$2)/2):($3 >= 0 ? sqrt(-1) : abs($3)):4 w yerrorbar ls 107 title '',\
'MADatNLO.HwU' index 58 using (($1+$2)/2):($3 >= 0 ? sqrt(-1) : abs($3)) ls 107 title '',\
'MADatNLO.HwU' index 58 using (($1+$2)/2):($3 < 0 ? sqrt(-1) : $3):4 w yerrorbar ls 7 title '',\
'MADatNLO.HwU' index 58 using (($1+$2)/2):($3 < 0 ? sqrt(-1) : $3) ls 7 title 'NLOQJJ|#1, central value, dynamical\_scale\_choice=-1',\
'MADatNLO.HwU' index 57 using (($1+$2)/2):($3 >= 0 ? sqrt(-1) : abs($3)):4 w yerrorbar ls 106 title '',\
'MADatNLO.HwU' index 57 using (($1+$2)/2):($3 >= 0 ? sqrt(-1) : abs($3)) ls 106 title '',\
'MADatNLO.HwU' index 57 using (($1+$2)/2):($3 < 0 ? sqrt(-1) : $3):4 w yerrorbar ls 6 title '',\
'MADatNLO.HwU' index 57 using (($1+$2)/2):($3 < 0 ? sqrt(-1) : $3) ls 6 title 'NLOQ2J|#1, central value, dynamical\_scale\_choice=-1',\
'MADatNLO.HwU' index 56 using (($1+$2)/2):($3 >= 0 ? sqrt(-1) : abs($3)):4 w yerrorbar ls 105 title '',\
'MADatNLO.HwU' index 56 using (($1+$2)/2):($3 >= 0 ? sqrt(-1) : abs($3)) ls 105 title '',\
'MADatNLO.HwU' index 56 using (($1+$2)/2):($3 < 0 ? sqrt(-1) : $3):4 w yerrorbar ls 5 title '',\
'MADatNLO.HwU' index 56 using (($1+$2)/2):($3 < 0 ? sqrt(-1) : $3) ls 5 title 'NLOQJV|#1, central value, dynamical\_scale\_choice=-1',\
'MADatNLO.HwU' index 55 using (($1+$2)/2):($3 >= 0 ? sqrt(-1) : abs($3)):4 w yerrorbar ls 104 title '',\
'MADatNLO.HwU' index 55 using (($1+$2)/2):($3 >= 0 ? sqrt(-1) : abs($3)) ls 104 title '',\
'MADatNLO.HwU' index 55 using (($1+$2)/2):($3 < 0 ? sqrt(-1) : $3):4 w yerrorbar ls 4 title '',\
'MADatNLO.HwU' index 55 using (($1+$2)/2):($3 < 0 ? sqrt(-1) : $3) ls 4 title 'NLOQED|#1, central value, dynamical\_scale\_choice=-1',\
'MADatNLO.HwU' index 54 using (($1+$2)/2):($3 >= 0 ? sqrt(-1) : abs($3)):4 w yerrorbar ls 103 title '',\
'MADatNLO.HwU' index 54 using (($1+$2)/2):($3 >= 0 ? sqrt(-1) : abs($3)) ls 103 title '',\
'MADatNLO.HwU' index 54 using (($1+$2)/2):($3 < 0 ? sqrt(-1) : $3):4 w yerrorbar ls 3 title '',\
'MADatNLO.HwU' index 54 using (($1+$2)/2):($3 < 0 ? sqrt(-1) : $3) ls 3 title 'SDK1|#1, central value, dynamical\_scale\_choice=-1',\
'MADatNLO.HwU' index 53 using (($1+$2)/2):($3 >= 0 ? sqrt(-1) : abs($3)):4 w yerrorbar ls 102 title '',\
'MADatNLO.HwU' index 53 using (($1+$2)/2):($3 >= 0 ? sqrt(-1) : abs($3)) ls 102 title '',\
'MADatNLO.HwU' index 53 using (($1+$2)/2):($3 < 0 ? sqrt(-1) : $3):4 w yerrorbar ls 2 title '',\
'MADatNLO.HwU' index 53 using (($1+$2)/2):($3 < 0 ? sqrt(-1) : $3) ls 2 title 'SDK0|#1, central value, dynamical\_scale\_choice=-1',\
'MADatNLO.HwU' index 52 using (($1+$2)/2):($3 >= 0 ? sqrt(-1) : abs($3)):4 w yerrorbar ls 101 title '',\
'MADatNLO.HwU' index 52 using (($1+$2)/2):($3 >= 0 ? sqrt(-1) : abs($3)) ls 101 title '',\
'MADatNLO.HwU' index 52 using (($1+$2)/2):($3 < 0 ? sqrt(-1) : $3):4 w yerrorbar ls 1 title '',\
'MADatNLO.HwU' index 52 using (($1+$2)/2):($3 < 0 ? sqrt(-1) : $3) ls 1 title 'LO|#1, central value, dynamical\_scale\_choice=-1'
#-- rendering subhistograms 'Relative scale and PDF uncertainty'
unset label
unset format
set yrange [-3.0328e-01:3.0670e-01]
set origin 0.0000e+00, 3.5000e-01
set size 1.0000e+00, 1.5000e-01
set mytics 2
set ytics auto
set format x ''
unset logscale y
set ylabel "LO|#1 rel.unc."
set label "Relative uncertainties w.r.t. central values" font ",9" front at graph 0.03, graph 0.13
plot \
'MADatNLO.HwU' index 58 using (($1+$2)/2):(safe($7,$3,1.0)-1.0) ls 17 title '',\
'MADatNLO.HwU' index 58 using (($1+$2)/2):(safe($6,$3,1.0)-1.0) ls 17 title '',\
'MADatNLO.HwU' index 57 using (($1+$2)/2):(safe($7,$3,1.0)-1.0) ls 16 title '',\
'MADatNLO.HwU' index 57 using (($1+$2)/2):(safe($6,$3,1.0)-1.0) ls 16 title '',\
'MADatNLO.HwU' index 56 using (($1+$2)/2):(safe($7,$3,1.0)-1.0) ls 15 title '',\
'MADatNLO.HwU' index 56 using (($1+$2)/2):(safe($6,$3,1.0)-1.0) ls 15 title '',\
'MADatNLO.HwU' index 55 using (($1+$2)/2):(safe($7,$3,1.0)-1.0) ls 14 title '',\
'MADatNLO.HwU' index 55 using (($1+$2)/2):(safe($6,$3,1.0)-1.0) ls 14 title '',\
'MADatNLO.HwU' index 54 using (($1+$2)/2):(safe($7,$3,1.0)-1.0) ls 13 title '',\
'MADatNLO.HwU' index 54 using (($1+$2)/2):(safe($6,$3,1.0)-1.0) ls 13 title '',\
'MADatNLO.HwU' index 53 using (($1+$2)/2):(safe($7,$3,1.0)-1.0) ls 12 title '',\
'MADatNLO.HwU' index 53 using (($1+$2)/2):(safe($6,$3,1.0)-1.0) ls 12 title '',\
'MADatNLO.HwU' index 52 using (($1+$2)/2):(safe($7,$3,1.0)-1.0) ls 11 title '',\
'MADatNLO.HwU' index 52 using (($1+$2)/2):(safe($6,$3,1.0)-1.0) ls 11 title '',\
0.0 ls 999 title '',\
'MADatNLO.HwU' index 58 using (($1+$2)/2):(0.0):(safe($4,$3,0.0)) w yerrorbar ls 7 title '',\
'MADatNLO.HwU' index 58 using (($1+$2)/2):(safe($5,$3,1.0)-1.0) ls 7 title '',\
'MADatNLO.HwU' index 57 using (($1+$2)/2):(0.0):(safe($4,$3,0.0)) w yerrorbar ls 6 title '',\
'MADatNLO.HwU' index 57 using (($1+$2)/2):(safe($5,$3,1.0)-1.0) ls 6 title '',\
'MADatNLO.HwU' index 56 using (($1+$2)/2):(0.0):(safe($4,$3,0.0)) w yerrorbar ls 5 title '',\
'MADatNLO.HwU' index 56 using (($1+$2)/2):(safe($5,$3,1.0)-1.0) ls 5 title '',\
'MADatNLO.HwU' index 55 using (($1+$2)/2):(0.0):(safe($4,$3,0.0)) w yerrorbar ls 4 title '',\
'MADatNLO.HwU' index 55 using (($1+$2)/2):(safe($5,$3,1.0)-1.0) ls 4 title '',\
'MADatNLO.HwU' index 54 using (($1+$2)/2):(0.0):(safe($4,$3,0.0)) w yerrorbar ls 3 title '',\
'MADatNLO.HwU' index 54 using (($1+$2)/2):(safe($5,$3,1.0)-1.0) ls 3 title '',\
'MADatNLO.HwU' index 53 using (($1+$2)/2):(0.0):(safe($4,$3,0.0)) w yerrorbar ls 2 title '',\
'MADatNLO.HwU' index 53 using (($1+$2)/2):(safe($5,$3,1.0)-1.0) ls 2 title '',\
'MADatNLO.HwU' index 52 using (($1+$2)/2):(0.0):(safe($4,$3,0.0)) w yerrorbar ls 1 title '',\
'MADatNLO.HwU' index 52 using (($1+$2)/2):(safe($5,$3,1.0)-1.0) ls 1 title ''
#-- rendering subhistograms '(SDK0|#1SDK1|#1NLOQED|#1NLOQJV|#1NLOQ2J|#1NLOQJJ|#1)/(LO|#1 central value) ratio'
unset label
unset format
set yrange [-3.9129e+00:9.9878e-01]
set origin 0.0000e+00, 2.0000e-01
set size 1.0000e+00, 1.5000e-01
set mytics 2
set ytics auto
set format x
unset logscale y
set ylabel "ratio w.r.t. LO|#1"
set label "(SDK0|#1SDK1|#1NLOQED|#1NLOQJV|#1NLOQ2J|#1NLOQJJ|#1)/(LO|#1 central value)" font ",9" at graph 0.03, graph 0.13
plot \
1.0 ls 999 title '',\
'MADatNLO.HwU' index 64 using (($1+$2)/2):7 ls 17 title '',\
'MADatNLO.HwU' index 64 using (($1+$2)/2):6 ls 17 title '',\
'MADatNLO.HwU' index 63 using (($1+$2)/2):7 ls 16 title '',\
'MADatNLO.HwU' index 63 using (($1+$2)/2):6 ls 16 title '',\
'MADatNLO.HwU' index 62 using (($1+$2)/2):7 ls 15 title '',\
'MADatNLO.HwU' index 62 using (($1+$2)/2):6 ls 15 title '',\
'MADatNLO.HwU' index 61 using (($1+$2)/2):7 ls 14 title '',\
'MADatNLO.HwU' index 61 using (($1+$2)/2):6 ls 14 title '',\
'MADatNLO.HwU' index 60 using (($1+$2)/2):7 ls 13 title '',\
'MADatNLO.HwU' index 60 using (($1+$2)/2):6 ls 13 title '',\
'MADatNLO.HwU' index 59 using (($1+$2)/2):7 ls 12 title '',\
'MADatNLO.HwU' index 59 using (($1+$2)/2):6 ls 12 title '',\
'MADatNLO.HwU' index 64 using (($1+$2)/2):5 ls 7 title '',\
'MADatNLO.HwU' index 64 using (($1+$2)/2):3:4 w yerrorbar ls 7 title '',\
'MADatNLO.HwU' index 64 using (($1+$2)/2):3 ls 7 title '',\
'MADatNLO.HwU' index 63 using (($1+$2)/2):5 ls 6 title '',\
'MADatNLO.HwU' index 63 using (($1+$2)/2):3:4 w yerrorbar ls 6 title '',\
'MADatNLO.HwU' index 63 using (($1+$2)/2):3 ls 6 title '',\
'MADatNLO.HwU' index 62 using (($1+$2)/2):5 ls 5 title '',\
'MADatNLO.HwU' index 62 using (($1+$2)/2):3:4 w yerrorbar ls 5 title '',\
'MADatNLO.HwU' index 62 using (($1+$2)/2):3 ls 5 title '',\
'MADatNLO.HwU' index 61 using (($1+$2)/2):5 ls 4 title '',\
'MADatNLO.HwU' index 61 using (($1+$2)/2):3:4 w yerrorbar ls 4 title '',\
'MADatNLO.HwU' index 61 using (($1+$2)/2):3 ls 4 title '',\
'MADatNLO.HwU' index 60 using (($1+$2)/2):5 ls 3 title '',\
'MADatNLO.HwU' index 60 using (($1+$2)/2):3:4 w yerrorbar ls 3 title '',\
'MADatNLO.HwU' index 60 using (($1+$2)/2):3 ls 3 title '',\
'MADatNLO.HwU' index 59 using (($1+$2)/2):5 ls 2 title '',\
'MADatNLO.HwU' index 59 using (($1+$2)/2):3:4 w yerrorbar ls 2 title '',\
'MADatNLO.HwU' index 59 using (($1+$2)/2):3 ls 2 title ''

unset label

################################################################################

################################################################################
### Rendering of the plot titled 'log10 pt w'
################################################################################

set multiplot
set label "log10 pt w" font ",13" at graph 0.04, graph 1.05
set xrange [1.0000e+00:4.7600e+00]
set bmargin 0 
set tmargin 0
set xtics nomirror
set ytics nomirror
set mytics 10
set xtics auto
set key horizontal noreverse maxcols 1 width -4 
set label front 'MadGraph5\_aMC\@NLO' font "Courier,11" rotate by 90 at graph 1.02, graph 0.04

#-- rendering subhistograms 'LO|#1 and SDK0|#1 results'

set format y '10^{%T}'
set yrange [2.0148e-20:9.5525e+02]
set origin 0.0000e+00, 5.0000e-01
set size 1.0000e+00, 4.0000e-01
set mytics 10
set ytics auto
set format x ''
set logscale y
set ylabel "{/Symbol s} per bin [pb]"

plot \
sqrt(-1) ls 17 title 'NLOQJJ|#1, scale variation',\
sqrt(-1) ls 16 title 'NLOQ2J|#1, scale variation',\
sqrt(-1) ls 15 title 'NLOQJV|#1, scale variation',\
sqrt(-1) ls 14 title 'NLOQED|#1, scale variation',\
sqrt(-1) ls 13 title 'SDK1|#1, scale variation',\
sqrt(-1) ls 12 title 'SDK0|#1, scale variation',\
sqrt(-1) ls 11 title 'LO|#1, scale variation',\
'MADatNLO.HwU' index 71 using (($1+$2)/2):($3 >= 0 ? sqrt(-1) : abs($3)):4 w yerrorbar ls 107 title '',\
'MADatNLO.HwU' index 71 using (($1+$2)/2):($3 >= 0 ? sqrt(-1) : abs($3)) ls 107 title '',\
'MADatNLO.HwU' index 71 using (($1+$2)/2):($3 < 0 ? sqrt(-1) : $3):4 w yerrorbar ls 7 title '',\
'MADatNLO.HwU' index 71 using (($1+$2)/2):($3 < 0 ? sqrt(-1) : $3) ls 7 title 'NLOQJJ|#1, central value, dynamical\_scale\_choice=-1',\
'MADatNLO.HwU' index 70 using (($1+$2)/2):($3 >= 0 ? sqrt(-1) : abs($3)):4 w yerrorbar ls 106 title '',\
'MADatNLO.HwU' index 70 using (($1+$2)/2):($3 >= 0 ? sqrt(-1) : abs($3)) ls 106 title '',\
'MADatNLO.HwU' index 70 using (($1+$2)/2):($3 < 0 ? sqrt(-1) : $3):4 w yerrorbar ls 6 title '',\
'MADatNLO.HwU' index 70 using (($1+$2)/2):($3 < 0 ? sqrt(-1) : $3) ls 6 title 'NLOQ2J|#1, central value, dynamical\_scale\_choice=-1',\
'MADatNLO.HwU' index 69 using (($1+$2)/2):($3 >= 0 ? sqrt(-1) : abs($3)):4 w yerrorbar ls 105 title '',\
'MADatNLO.HwU' index 69 using (($1+$2)/2):($3 >= 0 ? sqrt(-1) : abs($3)) ls 105 title '',\
'MADatNLO.HwU' index 69 using (($1+$2)/2):($3 < 0 ? sqrt(-1) : $3):4 w yerrorbar ls 5 title '',\
'MADatNLO.HwU' index 69 using (($1+$2)/2):($3 < 0 ? sqrt(-1) : $3) ls 5 title 'NLOQJV|#1, central value, dynamical\_scale\_choice=-1',\
'MADatNLO.HwU' index 68 using (($1+$2)/2):($3 >= 0 ? sqrt(-1) : abs($3)):4 w yerrorbar ls 104 title '',\
'MADatNLO.HwU' index 68 using (($1+$2)/2):($3 >= 0 ? sqrt(-1) : abs($3)) ls 104 title '',\
'MADatNLO.HwU' index 68 using (($1+$2)/2):($3 < 0 ? sqrt(-1) : $3):4 w yerrorbar ls 4 title '',\
'MADatNLO.HwU' index 68 using (($1+$2)/2):($3 < 0 ? sqrt(-1) : $3) ls 4 title 'NLOQED|#1, central value, dynamical\_scale\_choice=-1',\
'MADatNLO.HwU' index 67 using (($1+$2)/2):($3 >= 0 ? sqrt(-1) : abs($3)):4 w yerrorbar ls 103 title '',\
'MADatNLO.HwU' index 67 using (($1+$2)/2):($3 >= 0 ? sqrt(-1) : abs($3)) ls 103 title '',\
'MADatNLO.HwU' index 67 using (($1+$2)/2):($3 < 0 ? sqrt(-1) : $3):4 w yerrorbar ls 3 title '',\
'MADatNLO.HwU' index 67 using (($1+$2)/2):($3 < 0 ? sqrt(-1) : $3) ls 3 title 'SDK1|#1, central value, dynamical\_scale\_choice=-1',\
'MADatNLO.HwU' index 66 using (($1+$2)/2):($3 >= 0 ? sqrt(-1) : abs($3)):4 w yerrorbar ls 102 title '',\
'MADatNLO.HwU' index 66 using (($1+$2)/2):($3 >= 0 ? sqrt(-1) : abs($3)) ls 102 title '',\
'MADatNLO.HwU' index 66 using (($1+$2)/2):($3 < 0 ? sqrt(-1) : $3):4 w yerrorbar ls 2 title '',\
'MADatNLO.HwU' index 66 using (($1+$2)/2):($3 < 0 ? sqrt(-1) : $3) ls 2 title 'SDK0|#1, central value, dynamical\_scale\_choice=-1',\
'MADatNLO.HwU' index 65 using (($1+$2)/2):($3 >= 0 ? sqrt(-1) : abs($3)):4 w yerrorbar ls 101 title '',\
'MADatNLO.HwU' index 65 using (($1+$2)/2):($3 >= 0 ? sqrt(-1) : abs($3)) ls 101 title '',\
'MADatNLO.HwU' index 65 using (($1+$2)/2):($3 < 0 ? sqrt(-1) : $3):4 w yerrorbar ls 1 title '',\
'MADatNLO.HwU' index 65 using (($1+$2)/2):($3 < 0 ? sqrt(-1) : $3) ls 1 title 'LO|#1, central value, dynamical\_scale\_choice=-1'
#-- rendering subhistograms 'Relative scale and PDF uncertainty'
unset label
unset format
set yrange [-4.0593e-01:4.1098e-01]
set origin 0.0000e+00, 3.5000e-01
set size 1.0000e+00, 1.5000e-01
set mytics 2
set ytics auto
set format x ''
unset logscale y
set ylabel "LO|#1 rel.unc."
set label "Relative uncertainties w.r.t. central values" font ",9" front at graph 0.03, graph 0.13
plot \
'MADatNLO.HwU' index 71 using (($1+$2)/2):(safe($7,$3,1.0)-1.0) ls 17 title '',\
'MADatNLO.HwU' index 71 using (($1+$2)/2):(safe($6,$3,1.0)-1.0) ls 17 title '',\
'MADatNLO.HwU' index 70 using (($1+$2)/2):(safe($7,$3,1.0)-1.0) ls 16 title '',\
'MADatNLO.HwU' index 70 using (($1+$2)/2):(safe($6,$3,1.0)-1.0) ls 16 title '',\
'MADatNLO.HwU' index 69 using (($1+$2)/2):(safe($7,$3,1.0)-1.0) ls 15 title '',\
'MADatNLO.HwU' index 69 using (($1+$2)/2):(safe($6,$3,1.0)-1.0) ls 15 title '',\
'MADatNLO.HwU' index 68 using (($1+$2)/2):(safe($7,$3,1.0)-1.0) ls 14 title '',\
'MADatNLO.HwU' index 68 using (($1+$2)/2):(safe($6,$3,1.0)-1.0) ls 14 title '',\
'MADatNLO.HwU' index 67 using (($1+$2)/2):(safe($7,$3,1.0)-1.0) ls 13 title '',\
'MADatNLO.HwU' index 67 using (($1+$2)/2):(safe($6,$3,1.0)-1.0) ls 13 title '',\
'MADatNLO.HwU' index 66 using (($1+$2)/2):(safe($7,$3,1.0)-1.0) ls 12 title '',\
'MADatNLO.HwU' index 66 using (($1+$2)/2):(safe($6,$3,1.0)-1.0) ls 12 title '',\
'MADatNLO.HwU' index 65 using (($1+$2)/2):(safe($7,$3,1.0)-1.0) ls 11 title '',\
'MADatNLO.HwU' index 65 using (($1+$2)/2):(safe($6,$3,1.0)-1.0) ls 11 title '',\
0.0 ls 999 title '',\
'MADatNLO.HwU' index 71 using (($1+$2)/2):(0.0):(safe($4,$3,0.0)) w yerrorbar ls 7 title '',\
'MADatNLO.HwU' index 71 using (($1+$2)/2):(safe($5,$3,1.0)-1.0) ls 7 title '',\
'MADatNLO.HwU' index 70 using (($1+$2)/2):(0.0):(safe($4,$3,0.0)) w yerrorbar ls 6 title '',\
'MADatNLO.HwU' index 70 using (($1+$2)/2):(safe($5,$3,1.0)-1.0) ls 6 title '',\
'MADatNLO.HwU' index 69 using (($1+$2)/2):(0.0):(safe($4,$3,0.0)) w yerrorbar ls 5 title '',\
'MADatNLO.HwU' index 69 using (($1+$2)/2):(safe($5,$3,1.0)-1.0) ls 5 title '',\
'MADatNLO.HwU' index 68 using (($1+$2)/2):(0.0):(safe($4,$3,0.0)) w yerrorbar ls 4 title '',\
'MADatNLO.HwU' index 68 using (($1+$2)/2):(safe($5,$3,1.0)-1.0) ls 4 title '',\
'MADatNLO.HwU' index 67 using (($1+$2)/2):(0.0):(safe($4,$3,0.0)) w yerrorbar ls 3 title '',\
'MADatNLO.HwU' index 67 using (($1+$2)/2):(safe($5,$3,1.0)-1.0) ls 3 title '',\
'MADatNLO.HwU' index 66 using (($1+$2)/2):(0.0):(safe($4,$3,0.0)) w yerrorbar ls 2 title '',\
'MADatNLO.HwU' index 66 using (($1+$2)/2):(safe($5,$3,1.0)-1.0) ls 2 title '',\
'MADatNLO.HwU' index 65 using (($1+$2)/2):(0.0):(safe($4,$3,0.0)) w yerrorbar ls 1 title '',\
'MADatNLO.HwU' index 65 using (($1+$2)/2):(safe($5,$3,1.0)-1.0) ls 1 title ''
#-- rendering subhistograms '(SDK0|#1SDK1|#1NLOQED|#1NLOQJV|#1NLOQ2J|#1NLOQJJ|#1)/(LO|#1 central value) ratio'
unset label
unset format
set yrange [-3.5734e+00:2.6425e+00]
set origin 0.0000e+00, 2.0000e-01
set size 1.0000e+00, 1.5000e-01
set mytics 2
set ytics auto
set format x
unset logscale y
set ylabel "ratio w.r.t. LO|#1"
set label "(SDK0|#1SDK1|#1NLOQED|#1NLOQJV|#1NLOQ2J|#1NLOQJJ|#1)/(LO|#1 central value)" font ",9" at graph 0.03, graph 0.13
plot \
1.0 ls 999 title '',\
'MADatNLO.HwU' index 77 using (($1+$2)/2):7 ls 17 title '',\
'MADatNLO.HwU' index 77 using (($1+$2)/2):6 ls 17 title '',\
'MADatNLO.HwU' index 76 using (($1+$2)/2):7 ls 16 title '',\
'MADatNLO.HwU' index 76 using (($1+$2)/2):6 ls 16 title '',\
'MADatNLO.HwU' index 75 using (($1+$2)/2):7 ls 15 title '',\
'MADatNLO.HwU' index 75 using (($1+$2)/2):6 ls 15 title '',\
'MADatNLO.HwU' index 74 using (($1+$2)/2):7 ls 14 title '',\
'MADatNLO.HwU' index 74 using (($1+$2)/2):6 ls 14 title '',\
'MADatNLO.HwU' index 73 using (($1+$2)/2):7 ls 13 title '',\
'MADatNLO.HwU' index 73 using (($1+$2)/2):6 ls 13 title '',\
'MADatNLO.HwU' index 72 using (($1+$2)/2):7 ls 12 title '',\
'MADatNLO.HwU' index 72 using (($1+$2)/2):6 ls 12 title '',\
'MADatNLO.HwU' index 77 using (($1+$2)/2):5 ls 7 title '',\
'MADatNLO.HwU' index 77 using (($1+$2)/2):3:4 w yerrorbar ls 7 title '',\
'MADatNLO.HwU' index 77 using (($1+$2)/2):3 ls 7 title '',\
'MADatNLO.HwU' index 76 using (($1+$2)/2):5 ls 6 title '',\
'MADatNLO.HwU' index 76 using (($1+$2)/2):3:4 w yerrorbar ls 6 title '',\
'MADatNLO.HwU' index 76 using (($1+$2)/2):3 ls 6 title '',\
'MADatNLO.HwU' index 75 using (($1+$2)/2):5 ls 5 title '',\
'MADatNLO.HwU' index 75 using (($1+$2)/2):3:4 w yerrorbar ls 5 title '',\
'MADatNLO.HwU' index 75 using (($1+$2)/2):3 ls 5 title '',\
'MADatNLO.HwU' index 74 using (($1+$2)/2):5 ls 4 title '',\
'MADatNLO.HwU' index 74 using (($1+$2)/2):3:4 w yerrorbar ls 4 title '',\
'MADatNLO.HwU' index 74 using (($1+$2)/2):3 ls 4 title '',\
'MADatNLO.HwU' index 73 using (($1+$2)/2):5 ls 3 title '',\
'MADatNLO.HwU' index 73 using (($1+$2)/2):3:4 w yerrorbar ls 3 title '',\
'MADatNLO.HwU' index 73 using (($1+$2)/2):3 ls 3 title '',\
'MADatNLO.HwU' index 72 using (($1+$2)/2):5 ls 2 title '',\
'MADatNLO.HwU' index 72 using (($1+$2)/2):3:4 w yerrorbar ls 2 title '',\
'MADatNLO.HwU' index 72 using (($1+$2)/2):3 ls 2 title ''

unset label

################################################################################

################################################################################
### Rendering of the plot titled 'log10 pt z'
################################################################################

set multiplot
set label "log10 pt z" font ",13" at graph 0.04, graph 1.05
set xrange [1.0000e+00:4.7600e+00]
set bmargin 0 
set tmargin 0
set xtics nomirror
set ytics nomirror
set mytics 10
set xtics auto
set key horizontal noreverse maxcols 1 width -4 
set label front 'MadGraph5\_aMC\@NLO' font "Courier,11" rotate by 90 at graph 1.02, graph 0.04

#-- rendering subhistograms 'LO|#1 and SDK0|#1 results'

set format y '10^{%T}'
set yrange [2.0148e-20:9.5525e+02]
set origin 0.0000e+00, 5.0000e-01
set size 1.0000e+00, 4.0000e-01
set mytics 10
set ytics auto
set format x ''
set logscale y
set ylabel "{/Symbol s} per bin [pb]"

plot \
sqrt(-1) ls 17 title 'NLOQJJ|#1, scale variation',\
sqrt(-1) ls 16 title 'NLOQ2J|#1, scale variation',\
sqrt(-1) ls 15 title 'NLOQJV|#1, scale variation',\
sqrt(-1) ls 14 title 'NLOQED|#1, scale variation',\
sqrt(-1) ls 13 title 'SDK1|#1, scale variation',\
sqrt(-1) ls 12 title 'SDK0|#1, scale variation',\
sqrt(-1) ls 11 title 'LO|#1, scale variation',\
'MADatNLO.HwU' index 84 using (($1+$2)/2):($3 >= 0 ? sqrt(-1) : abs($3)):4 w yerrorbar ls 107 title '',\
'MADatNLO.HwU' index 84 using (($1+$2)/2):($3 >= 0 ? sqrt(-1) : abs($3)) ls 107 title '',\
'MADatNLO.HwU' index 84 using (($1+$2)/2):($3 < 0 ? sqrt(-1) : $3):4 w yerrorbar ls 7 title '',\
'MADatNLO.HwU' index 84 using (($1+$2)/2):($3 < 0 ? sqrt(-1) : $3) ls 7 title 'NLOQJJ|#1, central value, dynamical\_scale\_choice=-1',\
'MADatNLO.HwU' index 83 using (($1+$2)/2):($3 >= 0 ? sqrt(-1) : abs($3)):4 w yerrorbar ls 106 title '',\
'MADatNLO.HwU' index 83 using (($1+$2)/2):($3 >= 0 ? sqrt(-1) : abs($3)) ls 106 title '',\
'MADatNLO.HwU' index 83 using (($1+$2)/2):($3 < 0 ? sqrt(-1) : $3):4 w yerrorbar ls 6 title '',\
'MADatNLO.HwU' index 83 using (($1+$2)/2):($3 < 0 ? sqrt(-1) : $3) ls 6 title 'NLOQ2J|#1, central value, dynamical\_scale\_choice=-1',\
'MADatNLO.HwU' index 82 using (($1+$2)/2):($3 >= 0 ? sqrt(-1) : abs($3)):4 w yerrorbar ls 105 title '',\
'MADatNLO.HwU' index 82 using (($1+$2)/2):($3 >= 0 ? sqrt(-1) : abs($3)) ls 105 title '',\
'MADatNLO.HwU' index 82 using (($1+$2)/2):($3 < 0 ? sqrt(-1) : $3):4 w yerrorbar ls 5 title '',\
'MADatNLO.HwU' index 82 using (($1+$2)/2):($3 < 0 ? sqrt(-1) : $3) ls 5 title 'NLOQJV|#1, central value, dynamical\_scale\_choice=-1',\
'MADatNLO.HwU' index 81 using (($1+$2)/2):($3 >= 0 ? sqrt(-1) : abs($3)):4 w yerrorbar ls 104 title '',\
'MADatNLO.HwU' index 81 using (($1+$2)/2):($3 >= 0 ? sqrt(-1) : abs($3)) ls 104 title '',\
'MADatNLO.HwU' index 81 using (($1+$2)/2):($3 < 0 ? sqrt(-1) : $3):4 w yerrorbar ls 4 title '',\
'MADatNLO.HwU' index 81 using (($1+$2)/2):($3 < 0 ? sqrt(-1) : $3) ls 4 title 'NLOQED|#1, central value, dynamical\_scale\_choice=-1',\
'MADatNLO.HwU' index 80 using (($1+$2)/2):($3 >= 0 ? sqrt(-1) : abs($3)):4 w yerrorbar ls 103 title '',\
'MADatNLO.HwU' index 80 using (($1+$2)/2):($3 >= 0 ? sqrt(-1) : abs($3)) ls 103 title '',\
'MADatNLO.HwU' index 80 using (($1+$2)/2):($3 < 0 ? sqrt(-1) : $3):4 w yerrorbar ls 3 title '',\
'MADatNLO.HwU' index 80 using (($1+$2)/2):($3 < 0 ? sqrt(-1) : $3) ls 3 title 'SDK1|#1, central value, dynamical\_scale\_choice=-1',\
'MADatNLO.HwU' index 79 using (($1+$2)/2):($3 >= 0 ? sqrt(-1) : abs($3)):4 w yerrorbar ls 102 title '',\
'MADatNLO.HwU' index 79 using (($1+$2)/2):($3 >= 0 ? sqrt(-1) : abs($3)) ls 102 title '',\
'MADatNLO.HwU' index 79 using (($1+$2)/2):($3 < 0 ? sqrt(-1) : $3):4 w yerrorbar ls 2 title '',\
'MADatNLO.HwU' index 79 using (($1+$2)/2):($3 < 0 ? sqrt(-1) : $3) ls 2 title 'SDK0|#1, central value, dynamical\_scale\_choice=-1',\
'MADatNLO.HwU' index 78 using (($1+$2)/2):($3 >= 0 ? sqrt(-1) : abs($3)):4 w yerrorbar ls 101 title '',\
'MADatNLO.HwU' index 78 using (($1+$2)/2):($3 >= 0 ? sqrt(-1) : abs($3)) ls 101 title '',\
'MADatNLO.HwU' index 78 using (($1+$2)/2):($3 < 0 ? sqrt(-1) : $3):4 w yerrorbar ls 1 title '',\
'MADatNLO.HwU' index 78 using (($1+$2)/2):($3 < 0 ? sqrt(-1) : $3) ls 1 title 'LO|#1, central value, dynamical\_scale\_choice=-1'
#-- rendering subhistograms 'Relative scale and PDF uncertainty'
unset label
unset format
set yrange [-4.0647e-01:4.0775e-01]
set origin 0.0000e+00, 3.5000e-01
set size 1.0000e+00, 1.5000e-01
set mytics 2
set ytics auto
set format x ''
unset logscale y
set ylabel "LO|#1 rel.unc."
set label "Relative uncertainties w.r.t. central values" font ",9" front at graph 0.03, graph 0.13
plot \
'MADatNLO.HwU' index 84 using (($1+$2)/2):(safe($7,$3,1.0)-1.0) ls 17 title '',\
'MADatNLO.HwU' index 84 using (($1+$2)/2):(safe($6,$3,1.0)-1.0) ls 17 title '',\
'MADatNLO.HwU' index 83 using (($1+$2)/2):(safe($7,$3,1.0)-1.0) ls 16 title '',\
'MADatNLO.HwU' index 83 using (($1+$2)/2):(safe($6,$3,1.0)-1.0) ls 16 title '',\
'MADatNLO.HwU' index 82 using (($1+$2)/2):(safe($7,$3,1.0)-1.0) ls 15 title '',\
'MADatNLO.HwU' index 82 using (($1+$2)/2):(safe($6,$3,1.0)-1.0) ls 15 title '',\
'MADatNLO.HwU' index 81 using (($1+$2)/2):(safe($7,$3,1.0)-1.0) ls 14 title '',\
'MADatNLO.HwU' index 81 using (($1+$2)/2):(safe($6,$3,1.0)-1.0) ls 14 title '',\
'MADatNLO.HwU' index 80 using (($1+$2)/2):(safe($7,$3,1.0)-1.0) ls 13 title '',\
'MADatNLO.HwU' index 80 using (($1+$2)/2):(safe($6,$3,1.0)-1.0) ls 13 title '',\
'MADatNLO.HwU' index 79 using (($1+$2)/2):(safe($7,$3,1.0)-1.0) ls 12 title '',\
'MADatNLO.HwU' index 79 using (($1+$2)/2):(safe($6,$3,1.0)-1.0) ls 12 title '',\
'MADatNLO.HwU' index 78 using (($1+$2)/2):(safe($7,$3,1.0)-1.0) ls 11 title '',\
'MADatNLO.HwU' index 78 using (($1+$2)/2):(safe($6,$3,1.0)-1.0) ls 11 title '',\
0.0 ls 999 title '',\
'MADatNLO.HwU' index 84 using (($1+$2)/2):(0.0):(safe($4,$3,0.0)) w yerrorbar ls 7 title '',\
'MADatNLO.HwU' index 84 using (($1+$2)/2):(safe($5,$3,1.0)-1.0) ls 7 title '',\
'MADatNLO.HwU' index 83 using (($1+$2)/2):(0.0):(safe($4,$3,0.0)) w yerrorbar ls 6 title '',\
'MADatNLO.HwU' index 83 using (($1+$2)/2):(safe($5,$3,1.0)-1.0) ls 6 title '',\
'MADatNLO.HwU' index 82 using (($1+$2)/2):(0.0):(safe($4,$3,0.0)) w yerrorbar ls 5 title '',\
'MADatNLO.HwU' index 82 using (($1+$2)/2):(safe($5,$3,1.0)-1.0) ls 5 title '',\
'MADatNLO.HwU' index 81 using (($1+$2)/2):(0.0):(safe($4,$3,0.0)) w yerrorbar ls 4 title '',\
'MADatNLO.HwU' index 81 using (($1+$2)/2):(safe($5,$3,1.0)-1.0) ls 4 title '',\
'MADatNLO.HwU' index 80 using (($1+$2)/2):(0.0):(safe($4,$3,0.0)) w yerrorbar ls 3 title '',\
'MADatNLO.HwU' index 80 using (($1+$2)/2):(safe($5,$3,1.0)-1.0) ls 3 title '',\
'MADatNLO.HwU' index 79 using (($1+$2)/2):(0.0):(safe($4,$3,0.0)) w yerrorbar ls 2 title '',\
'MADatNLO.HwU' index 79 using (($1+$2)/2):(safe($5,$3,1.0)-1.0) ls 2 title '',\
'MADatNLO.HwU' index 78 using (($1+$2)/2):(0.0):(safe($4,$3,0.0)) w yerrorbar ls 1 title '',\
'MADatNLO.HwU' index 78 using (($1+$2)/2):(safe($5,$3,1.0)-1.0) ls 1 title ''
#-- rendering subhistograms '(SDK0|#1SDK1|#1NLOQED|#1NLOQJV|#1NLOQ2J|#1NLOQJJ|#1)/(LO|#1 central value) ratio'
unset label
unset format
set yrange [-3.6541e+00:2.8158e+00]
set origin 0.0000e+00, 2.0000e-01
set size 1.0000e+00, 1.5000e-01
set mytics 2
set ytics auto
set format x
unset logscale y
set ylabel "ratio w.r.t. LO|#1"
set label "(SDK0|#1SDK1|#1NLOQED|#1NLOQJV|#1NLOQ2J|#1NLOQJJ|#1)/(LO|#1 central value)" font ",9" at graph 0.03, graph 0.13
plot \
1.0 ls 999 title '',\
'MADatNLO.HwU' index 90 using (($1+$2)/2):7 ls 17 title '',\
'MADatNLO.HwU' index 90 using (($1+$2)/2):6 ls 17 title '',\
'MADatNLO.HwU' index 89 using (($1+$2)/2):7 ls 16 title '',\
'MADatNLO.HwU' index 89 using (($1+$2)/2):6 ls 16 title '',\
'MADatNLO.HwU' index 88 using (($1+$2)/2):7 ls 15 title '',\
'MADatNLO.HwU' index 88 using (($1+$2)/2):6 ls 15 title '',\
'MADatNLO.HwU' index 87 using (($1+$2)/2):7 ls 14 title '',\
'MADatNLO.HwU' index 87 using (($1+$2)/2):6 ls 14 title '',\
'MADatNLO.HwU' index 86 using (($1+$2)/2):7 ls 13 title '',\
'MADatNLO.HwU' index 86 using (($1+$2)/2):6 ls 13 title '',\
'MADatNLO.HwU' index 85 using (($1+$2)/2):7 ls 12 title '',\
'MADatNLO.HwU' index 85 using (($1+$2)/2):6 ls 12 title '',\
'MADatNLO.HwU' index 90 using (($1+$2)/2):5 ls 7 title '',\
'MADatNLO.HwU' index 90 using (($1+$2)/2):3:4 w yerrorbar ls 7 title '',\
'MADatNLO.HwU' index 90 using (($1+$2)/2):3 ls 7 title '',\
'MADatNLO.HwU' index 89 using (($1+$2)/2):5 ls 6 title '',\
'MADatNLO.HwU' index 89 using (($1+$2)/2):3:4 w yerrorbar ls 6 title '',\
'MADatNLO.HwU' index 89 using (($1+$2)/2):3 ls 6 title '',\
'MADatNLO.HwU' index 88 using (($1+$2)/2):5 ls 5 title '',\
'MADatNLO.HwU' index 88 using (($1+$2)/2):3:4 w yerrorbar ls 5 title '',\
'MADatNLO.HwU' index 88 using (($1+$2)/2):3 ls 5 title '',\
'MADatNLO.HwU' index 87 using (($1+$2)/2):5 ls 4 title '',\
'MADatNLO.HwU' index 87 using (($1+$2)/2):3:4 w yerrorbar ls 4 title '',\
'MADatNLO.HwU' index 87 using (($1+$2)/2):3 ls 4 title '',\
'MADatNLO.HwU' index 86 using (($1+$2)/2):5 ls 3 title '',\
'MADatNLO.HwU' index 86 using (($1+$2)/2):3:4 w yerrorbar ls 3 title '',\
'MADatNLO.HwU' index 86 using (($1+$2)/2):3 ls 3 title '',\
'MADatNLO.HwU' index 85 using (($1+$2)/2):5 ls 2 title '',\
'MADatNLO.HwU' index 85 using (($1+$2)/2):3:4 w yerrorbar ls 2 title '',\
'MADatNLO.HwU' index 85 using (($1+$2)/2):3 ls 2 title ''

unset label

################################################################################

################################################################################
### Rendering of the plot titled 'log10 pt w z'
################################################################################

set multiplot
set label "log10 pt w z" font ",13" at graph 0.04, graph 1.05
set xrange [1.0000e+00:5.0000e+00]
set bmargin 0 
set tmargin 0
set xtics nomirror
set ytics nomirror
set mytics 10
set xtics auto
set key horizontal noreverse maxcols 1 width -4 
set label front 'MadGraph5\_aMC\@NLO' font "Courier,11" rotate by 90 at graph 1.02, graph 0.04

#-- rendering subhistograms 'LO|#1 and SDK0|#1 results'

set format y '10^{%T}'
set yrange [9.0000e-01:1.1000e+02]
set origin 0.0000e+00, 5.0000e-01
set size 1.0000e+00, 4.0000e-01
set mytics 10
set ytics auto
set format x ''
set logscale y
set ylabel "{/Symbol s} per bin [pb]"

plot \
sqrt(-1) ls 17 title 'NLOQJJ|#1, scale variation',\
sqrt(-1) ls 16 title 'NLOQ2J|#1, scale variation',\
sqrt(-1) ls 15 title 'NLOQJV|#1, scale variation',\
sqrt(-1) ls 14 title 'NLOQED|#1, scale variation',\
sqrt(-1) ls 13 title 'SDK1|#1, scale variation',\
sqrt(-1) ls 12 title 'SDK0|#1, scale variation',\
sqrt(-1) ls 11 title 'LO|#1, scale variation',\
'MADatNLO.HwU' index 97 using (($1+$2)/2):($3 >= 0 ? sqrt(-1) : abs($3)):4 w yerrorbar ls 107 title '',\
'MADatNLO.HwU' index 97 using (($1+$2)/2):($3 >= 0 ? sqrt(-1) : abs($3)) ls 107 title '',\
'MADatNLO.HwU' index 97 using (($1+$2)/2):($3 < 0 ? sqrt(-1) : $3):4 w yerrorbar ls 7 title '',\
'MADatNLO.HwU' index 97 using (($1+$2)/2):($3 < 0 ? sqrt(-1) : $3) ls 7 title 'NLOQJJ|#1, central value, dynamical\_scale\_choice=-1',\
'MADatNLO.HwU' index 96 using (($1+$2)/2):($3 >= 0 ? sqrt(-1) : abs($3)):4 w yerrorbar ls 106 title '',\
'MADatNLO.HwU' index 96 using (($1+$2)/2):($3 >= 0 ? sqrt(-1) : abs($3)) ls 106 title '',\
'MADatNLO.HwU' index 96 using (($1+$2)/2):($3 < 0 ? sqrt(-1) : $3):4 w yerrorbar ls 6 title '',\
'MADatNLO.HwU' index 96 using (($1+$2)/2):($3 < 0 ? sqrt(-1) : $3) ls 6 title 'NLOQ2J|#1, central value, dynamical\_scale\_choice=-1',\
'MADatNLO.HwU' index 95 using (($1+$2)/2):($3 >= 0 ? sqrt(-1) : abs($3)):4 w yerrorbar ls 105 title '',\
'MADatNLO.HwU' index 95 using (($1+$2)/2):($3 >= 0 ? sqrt(-1) : abs($3)) ls 105 title '',\
'MADatNLO.HwU' index 95 using (($1+$2)/2):($3 < 0 ? sqrt(-1) : $3):4 w yerrorbar ls 5 title '',\
'MADatNLO.HwU' index 95 using (($1+$2)/2):($3 < 0 ? sqrt(-1) : $3) ls 5 title 'NLOQJV|#1, central value, dynamical\_scale\_choice=-1',\
'MADatNLO.HwU' index 94 using (($1+$2)/2):($3 >= 0 ? sqrt(-1) : abs($3)):4 w yerrorbar ls 104 title '',\
'MADatNLO.HwU' index 94 using (($1+$2)/2):($3 >= 0 ? sqrt(-1) : abs($3)) ls 104 title '',\
'MADatNLO.HwU' index 94 using (($1+$2)/2):($3 < 0 ? sqrt(-1) : $3):4 w yerrorbar ls 4 title '',\
'MADatNLO.HwU' index 94 using (($1+$2)/2):($3 < 0 ? sqrt(-1) : $3) ls 4 title 'NLOQED|#1, central value, dynamical\_scale\_choice=-1',\
'MADatNLO.HwU' index 93 using (($1+$2)/2):($3 >= 0 ? sqrt(-1) : abs($3)):4 w yerrorbar ls 103 title '',\
'MADatNLO.HwU' index 93 using (($1+$2)/2):($3 >= 0 ? sqrt(-1) : abs($3)) ls 103 title '',\
'MADatNLO.HwU' index 93 using (($1+$2)/2):($3 < 0 ? sqrt(-1) : $3):4 w yerrorbar ls 3 title '',\
'MADatNLO.HwU' index 93 using (($1+$2)/2):($3 < 0 ? sqrt(-1) : $3) ls 3 title 'SDK1|#1, central value, dynamical\_scale\_choice=-1',\
'MADatNLO.HwU' index 92 using (($1+$2)/2):($3 >= 0 ? sqrt(-1) : abs($3)):4 w yerrorbar ls 102 title '',\
'MADatNLO.HwU' index 92 using (($1+$2)/2):($3 >= 0 ? sqrt(-1) : abs($3)) ls 102 title '',\
'MADatNLO.HwU' index 92 using (($1+$2)/2):($3 < 0 ? sqrt(-1) : $3):4 w yerrorbar ls 2 title '',\
'MADatNLO.HwU' index 92 using (($1+$2)/2):($3 < 0 ? sqrt(-1) : $3) ls 2 title 'SDK0|#1, central value, dynamical\_scale\_choice=-1',\
'MADatNLO.HwU' index 91 using (($1+$2)/2):($3 >= 0 ? sqrt(-1) : abs($3)):4 w yerrorbar ls 101 title '',\
'MADatNLO.HwU' index 91 using (($1+$2)/2):($3 >= 0 ? sqrt(-1) : abs($3)) ls 101 title '',\
'MADatNLO.HwU' index 91 using (($1+$2)/2):($3 < 0 ? sqrt(-1) : $3):4 w yerrorbar ls 1 title '',\
'MADatNLO.HwU' index 91 using (($1+$2)/2):($3 < 0 ? sqrt(-1) : $3) ls 1 title 'LO|#1, central value, dynamical\_scale\_choice=-1'
#-- rendering subhistograms 'Relative scale and PDF uncertainty'
unset label
unset format
set yrange [-1.1348e-01:1.0950e-01]
set origin 0.0000e+00, 3.5000e-01
set size 1.0000e+00, 1.5000e-01
set mytics 2
set ytics auto
set format x ''
unset logscale y
set ylabel "LO|#1 rel.unc."
set label "Relative uncertainties w.r.t. central values" font ",9" front at graph 0.03, graph 0.13
plot \
'MADatNLO.HwU' index 97 using (($1+$2)/2):(safe($7,$3,1.0)-1.0) ls 17 title '',\
'MADatNLO.HwU' index 97 using (($1+$2)/2):(safe($6,$3,1.0)-1.0) ls 17 title '',\
'MADatNLO.HwU' index 96 using (($1+$2)/2):(safe($7,$3,1.0)-1.0) ls 16 title '',\
'MADatNLO.HwU' index 96 using (($1+$2)/2):(safe($6,$3,1.0)-1.0) ls 16 title '',\
'MADatNLO.HwU' index 95 using (($1+$2)/2):(safe($7,$3,1.0)-1.0) ls 15 title '',\
'MADatNLO.HwU' index 95 using (($1+$2)/2):(safe($6,$3,1.0)-1.0) ls 15 title '',\
'MADatNLO.HwU' index 94 using (($1+$2)/2):(safe($7,$3,1.0)-1.0) ls 14 title '',\
'MADatNLO.HwU' index 94 using (($1+$2)/2):(safe($6,$3,1.0)-1.0) ls 14 title '',\
'MADatNLO.HwU' index 93 using (($1+$2)/2):(safe($7,$3,1.0)-1.0) ls 13 title '',\
'MADatNLO.HwU' index 93 using (($1+$2)/2):(safe($6,$3,1.0)-1.0) ls 13 title '',\
'MADatNLO.HwU' index 92 using (($1+$2)/2):(safe($7,$3,1.0)-1.0) ls 12 title '',\
'MADatNLO.HwU' index 92 using (($1+$2)/2):(safe($6,$3,1.0)-1.0) ls 12 title '',\
'MADatNLO.HwU' index 91 using (($1+$2)/2):(safe($7,$3,1.0)-1.0) ls 11 title '',\
'MADatNLO.HwU' index 91 using (($1+$2)/2):(safe($6,$3,1.0)-1.0) ls 11 title '',\
0.0 ls 999 title '',\
'MADatNLO.HwU' index 97 using (($1+$2)/2):(0.0):(safe($4,$3,0.0)) w yerrorbar ls 7 title '',\
'MADatNLO.HwU' index 97 using (($1+$2)/2):(safe($5,$3,1.0)-1.0) ls 7 title '',\
'MADatNLO.HwU' index 96 using (($1+$2)/2):(0.0):(safe($4,$3,0.0)) w yerrorbar ls 6 title '',\
'MADatNLO.HwU' index 96 using (($1+$2)/2):(safe($5,$3,1.0)-1.0) ls 6 title '',\
'MADatNLO.HwU' index 95 using (($1+$2)/2):(0.0):(safe($4,$3,0.0)) w yerrorbar ls 5 title '',\
'MADatNLO.HwU' index 95 using (($1+$2)/2):(safe($5,$3,1.0)-1.0) ls 5 title '',\
'MADatNLO.HwU' index 94 using (($1+$2)/2):(0.0):(safe($4,$3,0.0)) w yerrorbar ls 4 title '',\
'MADatNLO.HwU' index 94 using (($1+$2)/2):(safe($5,$3,1.0)-1.0) ls 4 title '',\
'MADatNLO.HwU' index 93 using (($1+$2)/2):(0.0):(safe($4,$3,0.0)) w yerrorbar ls 3 title '',\
'MADatNLO.HwU' index 93 using (($1+$2)/2):(safe($5,$3,1.0)-1.0) ls 3 title '',\
'MADatNLO.HwU' index 92 using (($1+$2)/2):(0.0):(safe($4,$3,0.0)) w yerrorbar ls 2 title '',\
'MADatNLO.HwU' index 92 using (($1+$2)/2):(safe($5,$3,1.0)-1.0) ls 2 title '',\
'MADatNLO.HwU' index 91 using (($1+$2)/2):(0.0):(safe($4,$3,0.0)) w yerrorbar ls 1 title '',\
'MADatNLO.HwU' index 91 using (($1+$2)/2):(safe($5,$3,1.0)-1.0) ls 1 title ''
#-- rendering subhistograms '(SDK0|#1SDK1|#1NLOQED|#1NLOQJV|#1NLOQ2J|#1NLOQJJ|#1)/(LO|#1 central value) ratio'
unset label
unset format
set yrange [-2.4000e-01:1.2000e+00]
set origin 0.0000e+00, 2.0000e-01
set size 1.0000e+00, 1.5000e-01
set mytics 2
set ytics auto
set format x
unset logscale y
set ylabel "ratio w.r.t. LO|#1"
set label "(SDK0|#1SDK1|#1NLOQED|#1NLOQJV|#1NLOQ2J|#1NLOQJJ|#1)/(LO|#1 central value)" font ",9" at graph 0.03, graph 0.13
plot \
1.0 ls 999 title '',\
'MADatNLO.HwU' index 103 using (($1+$2)/2):7 ls 17 title '',\
'MADatNLO.HwU' index 103 using (($1+$2)/2):6 ls 17 title '',\
'MADatNLO.HwU' index 102 using (($1+$2)/2):7 ls 16 title '',\
'MADatNLO.HwU' index 102 using (($1+$2)/2):6 ls 16 title '',\
'MADatNLO.HwU' index 101 using (($1+$2)/2):7 ls 15 title '',\
'MADatNLO.HwU' index 101 using (($1+$2)/2):6 ls 15 title '',\
'MADatNLO.HwU' index 100 using (($1+$2)/2):7 ls 14 title '',\
'MADatNLO.HwU' index 100 using (($1+$2)/2):6 ls 14 title '',\
'MADatNLO.HwU' index 99 using (($1+$2)/2):7 ls 13 title '',\
'MADatNLO.HwU' index 99 using (($1+$2)/2):6 ls 13 title '',\
'MADatNLO.HwU' index 98 using (($1+$2)/2):7 ls 12 title '',\
'MADatNLO.HwU' index 98 using (($1+$2)/2):6 ls 12 title '',\
'MADatNLO.HwU' index 103 using (($1+$2)/2):5 ls 7 title '',\
'MADatNLO.HwU' index 103 using (($1+$2)/2):3:4 w yerrorbar ls 7 title '',\
'MADatNLO.HwU' index 103 using (($1+$2)/2):3 ls 7 title '',\
'MADatNLO.HwU' index 102 using (($1+$2)/2):5 ls 6 title '',\
'MADatNLO.HwU' index 102 using (($1+$2)/2):3:4 w yerrorbar ls 6 title '',\
'MADatNLO.HwU' index 102 using (($1+$2)/2):3 ls 6 title '',\
'MADatNLO.HwU' index 101 using (($1+$2)/2):5 ls 5 title '',\
'MADatNLO.HwU' index 101 using (($1+$2)/2):3:4 w yerrorbar ls 5 title '',\
'MADatNLO.HwU' index 101 using (($1+$2)/2):3 ls 5 title '',\
'MADatNLO.HwU' index 100 using (($1+$2)/2):5 ls 4 title '',\
'MADatNLO.HwU' index 100 using (($1+$2)/2):3:4 w yerrorbar ls 4 title '',\
'MADatNLO.HwU' index 100 using (($1+$2)/2):3 ls 4 title '',\
'MADatNLO.HwU' index 99 using (($1+$2)/2):5 ls 3 title '',\
'MADatNLO.HwU' index 99 using (($1+$2)/2):3:4 w yerrorbar ls 3 title '',\
'MADatNLO.HwU' index 99 using (($1+$2)/2):3 ls 3 title '',\
'MADatNLO.HwU' index 98 using (($1+$2)/2):5 ls 2 title '',\
'MADatNLO.HwU' index 98 using (($1+$2)/2):3:4 w yerrorbar ls 2 title '',\
'MADatNLO.HwU' index 98 using (($1+$2)/2):3 ls 2 title ''

unset label

################################################################################
unset multiplot
!ps2pdf "MADatNLO.ps" &> /dev/null
